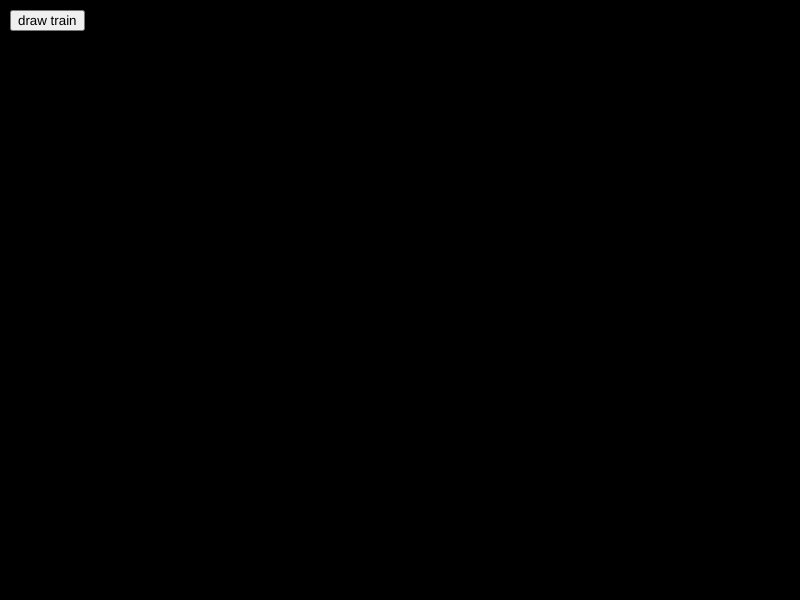
Frame 1 (no input)
Frame 60 (no input): identical to frame 1, image omitted
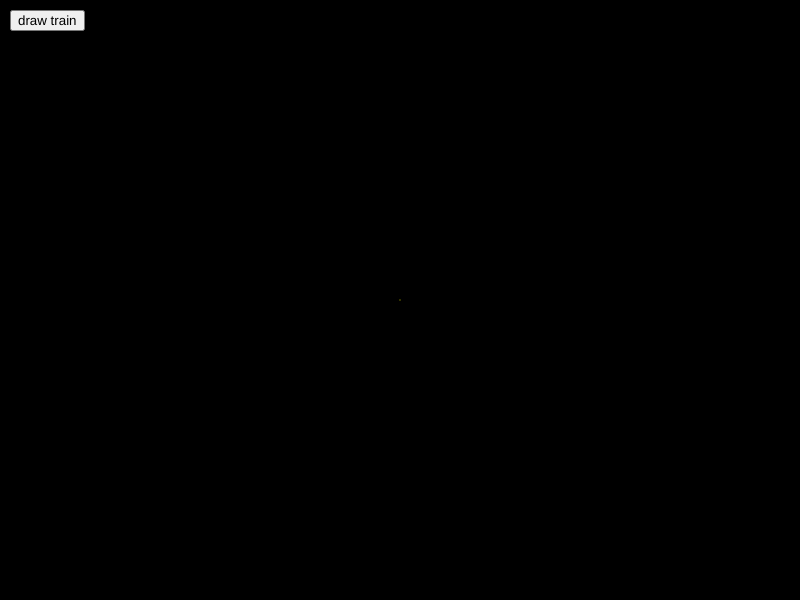
Frame 120 (the mouse pressed at the canvas centre since frame 60)

The p5.js sketch that drew these frames (run headless with seeded random() and noise() and a simulated clock; from frame 60 on, the mouse is pressed at the canvas centre):

// p5.js sketch
// ── sketch.js
const USER = 0;
const FOURIER = 1;

let x = [];
let fourierX;
let time = 0;
let path = [];
let drawing = [];
let state = -1;
let button;
let skip;

function mousePressed() {
    if(mouseY > 50){
        state = USER;
        drawing = [];
        x = [];
        time = 0;
        path = [];
    }
}

function mouseReleased() {
    if( mouseY > 50){
        state = FOURIER;
        skip = 1;
        for (let i = 0; i < drawing.length; i += skip) {
            const c = new Complex(drawing[i].x, drawing[i].y);
            x.push(c);
        }
        fourierX = dft(x);
        fourierX.sort((a, b) => b.amp - a.amp);
    }
}

function setup() {
    createCanvas(800, 600);
    button=createButton('draw train');
    button.position(10,10);
    button.mousePressed(drawtrain);
    
    
}

function drawtrain(){
    state = FOURIER;
    x =[];
    path=[];
    time = 0;
    skip=8;
    for (let i = 0; i < trainDrawing.length; i += skip) {
        const c = new Complex(trainDrawing[i].x, trainDrawing[i].y);
        x.push(c);
    }
    fourierX = dft(x);
    fourierX.sort((a, b) => b.amp - a.amp);
    
}

function epicycles(x, y, rotation, fourier) {
    for (let i = 0; i < fourier.length; i++) {
        let prevx = x;
        let prevy = y;
        let freq = fourier[i].freq;
        let radius = fourier[i].amp;
        let phase = fourier[i].phase;
        x += radius * cos(freq * time + phase + rotation);
        y += radius * sin(freq * time + phase + rotation);

        stroke(255, 100);
        noFill();
        ellipse(prevx, prevy, radius * 2);
        stroke(255);
        line(prevx, prevy, x, y);
    }
    return createVector(x, y);
}

function draw() {
    background(0);
    if (state == USER) {
        let point = createVector(mouseX - width / 2, mouseY - height / 2);
        drawing.push(point);
        stroke(255,255,0);
        noFill();
        beginShape();
        for (let v of drawing) {
            vertex(v.x + width / 2, v.y + height / 2);
        }
        endShape();
    }
    else if (state == FOURIER) {
        let v = epicycles(width / 2, height / 2, 0, fourierX);
        path.unshift(v);

        beginShape();
        noFill();
        stroke(255, 255, 0);
        for (let i = 0; i < path.length; i++) {
            vertex(path[i].x, path[i].y);
        }
        endShape();

        const dt = TWO_PI / fourierX.length;
        time += dt;

        if (time > TWO_PI) {
            time = 0;
            path = [];
        }
    }
}

// ── codingtrain.js
// Coding Challenge 130.3: Drawing with Fourier Transform and Epicycles
// Daniel Shiffman
// https://thecodingtrain.com/CodingChallenges/130.1-fourier-transform-drawing.html
// https://thecodingtrain.com/CodingChallenges/130.2-fourier-transform-drawing.html
// https://thecodingtrain.com/CodingChallenges/130.3-fourier-transform-drawing.html
// https://youtu.be/7_vKzcgpfvU
// https://editor.p5js.org/codingtrain/sketches/ldBlISrsQ

// Thank you to https://twitter.com/tomfevrier for the drawing path!

let trainDrawing = [
  { x: -75.23920093800275, y: -9.276916512631997 },
  { x: -73.99534065831229, y: -9.582732689485699 },
  { x: -72.74106439694725, y: -9.89162195029445 },
  { x: -71.4876893765498, y: -10.200732827734575 },
  { x: -70.23509740158319, y: -10.510035772921889 },
  { x: -68.98192922337502, y: -10.820003568003328 },
  { x: -67.72920427842959, y: -11.130281626368685 },
  { x: -66.47577016026378, y: -11.44115066241771 },
  { x: -65.22337025304437, y: -11.752211766213923 },
  { x: -63.97037936814129, y: -12.063908171020076 },
  { x: -62.718127205342796, y: -12.376092132415248 },
  { x: -61.46532838818692, y: -12.689014815915003 },
  { x: -60.21245569882057, y: -13.002602349308878 },
  { x: -58.96055812263228, y: -13.316706988175959 },
  { x: -57.708867388633266, y: -13.631609446915984 },
  { x: -56.45698458688706, y: -13.947679086581244 },
  { x: -55.205279078445955, y: -14.26490113272965 },
  { x: -53.95457823206708, y: -14.583246036477012 },
  { x: -52.703685317941016, y: -14.903703685443475 },
  { x: -51.4546244346343, y: -15.226096786323936 },
  { x: -50.20482482922301, y: -15.552168723285197 },
  { x: -48.95740390898846, y: -15.881313744201512 },
  { x: -47.70490058067441, y: -16.19289195347093 },
  { x: -46.448230859690526, y: -16.486223726757242 },
  { x: -45.188059595930945, y: -16.76634714881368 },
  { x: -43.92584945916273, y: -17.036571694668755 },
  { x: -42.66235394593253, y: -17.29898056065738 },
  { x: -41.39749918402992, y: -17.555272807620092 },
  { x: -40.131196526802334, y: -17.806852007555587 },
  { x: -38.863977854165064, y: -18.05438301035799 },
  { x: -37.596847828180344, y: -18.298604538131876 },
  { x: -36.32874268901758, y: -18.540255312981827 },
  { x: -35.0599579255186, y: -18.77966037263386 },
  { x: -33.79075947764106, y: -19.017455018097905 },
  { x: -32.52221110521555, y: -19.25356537716351 },
  { x: -31.253544537253305, y: -19.488479006419706 },
  { x: -29.984612029333412, y: -19.72252094359249 },
  { x: -28.71429072385691, y: -19.956178745270893 },
  { x: -27.44445697496943, y: -20.189023952634262 },
  { x: -26.175494918165356, y: -20.42161799448207 },
  { x: -24.905306582667677, y: -20.654108615235238 },
  { x: -23.63604903702177, y: -20.886436717125402 },
  { x: -22.36623006257638, y: -21.118853465668114 },
  { x: -21.096662253646553, y: -21.351462281958014 },
  { x: -19.826444369264692, y: -21.584440459300207 },
  { x: -18.556994755871592, y: -21.817581155505405 },
  { x: -17.28748604471013, y: -22.051224182741716 },
  { x: -16.017755716917293, y: -22.285472962103785 },
  { x: -14.74892663009204, y: -22.5201649747286 },
  { x: -13.479875926635414, y: -22.75555138613172 },
  { x: -12.210618380989507, y: -22.99172084296569 },
  { x: -10.94184839193262, y: -23.22859947302006 },
  { x: -9.672413552981615, y: -23.466423667368293 },
  { x: -8.404175443840026, y: -23.70494226049483 },
  { x: -7.135878236930072, y: -23.944332545704768 },
  { x: -5.867004826778547, y: -24.178699520603566 },
  { x: -4.596609649091586, y: -24.405369011172652 },
  { x: -3.324899546058476, y: -24.625286581705883 },
  { x: -2.0526575631100683, y: -24.83922050319202 },
  { x: -0.7790415570471436, y: -25.04773220443055 },
  { x: 0.4963769309509546, y: -25.25179679859951 },
  { x: 1.7707464335605503, y: -25.45110402241498 },
  { x: 3.0469036436632275, y: -25.646658537939192 },
  { x: 4.323592733681202, y: -25.83862286403514 },
  { x: 5.599735169341788, y: -26.027085647355396 },
  { x: 6.877030011485517, y: -26.21253444448896 },
  { x: 8.154768086891993, y: -26.395102225414664 },
  { x: 9.433097139982134, y: -26.57502538120598 },
  { x: 10.711780779682472, y: -26.7524664307259 },
  { x: 11.990449644940718, y: -26.927395825090258 },
  { x: 13.26953219457753, y: -27.100109053140876 },
  { x: 14.54889545861408, y: -27.270783408182858 },
  { x: 15.829233835828676, y: -27.439433664658292 },
  { x: 17.109232400875165, y: -27.60617801810391 },
  { x: 18.38983671804741, y: -27.771090340730176 },
  { x: 19.66982050865181, y: -27.934200181421264 },
  { x: 20.95038050249778, y: -28.095625735713913 },
  { x: 22.231014368554202, y: -28.25555907135531 },
  { x: 23.512327858946843, y: -28.413852443924547 },
  { x: 24.792858303908634, y: -28.570653597842526 },
  { x: 26.07427521539591, y: -28.726095503088086 },
  { x: 27.355633029114827, y: -28.880074738566574 },
  { x: 28.637729564938322, y: -29.032842469793557 },
  { x: 29.920092040719464, y: -29.18435437344275 },
  { x: 31.202159027658777, y: -29.334418381766973 },
  { x: 32.48493518781848, y: -29.483344758050144 },
  { x: 33.76717946806289, y: -29.63104485563971 },
  { x: 35.04951239495985, y: -29.777577772304042 },
  { x: 36.331904419625175, y: -29.9228400869485 },
  { x: 37.61533065523691, y: -30.067053416204452 },
  { x: 38.8976044843655, y: -30.210025692324713 },
  { x: 40.180942073324694, y: -30.351993306382745 },
  { x: 41.463836429021136, y: -30.49279373951554 },
  { x: 42.747055822443585, y: -30.632397442838922 },
  { x: 44.03089574243389, y: -30.77089306300543 },
  { x: 45.314410624698176, y: -30.908177178920432 },
  { x: 46.59801415361501, y: -31.044294113910198 },
  { x: 47.88129264480583, y: -31.179096123553812 },
  { x: 49.16557579805888, y: -31.312391140104083 },
  { x: 50.44953391358591, y: -31.443898449161274 },
  { x: 51.73833804611899, y: -31.51753426854573 },
  { x: 53.02817638959848, y: -31.56809240938313 },
  { x: 54.31822157526724, y: -31.618650550220536 },
  { x: 55.60885773861967, y: -31.669238239942118 },
  { x: 56.898577886562414, y: -31.719781606337428 },
  { x: 58.18862307223119, y: -31.77035452161692 },
  { x: 59.47881600232087, y: -31.82092743689641 },
  { x: 60.7690975790631, y: -31.871500352175907 },
  { x: 62.05834494485892, y: -31.922028944129124 },
  { x: 63.348626521601155, y: -31.972601859408616 },
  { x: 63.86635252137445, y: -32.90184039475881 },
  { x: 64.08259125582687, y: -34.17465858094878 },
  { x: 64.29874134362676, y: -35.4468857894551 },
  { x: 64.5149209803108, y: -36.719231193498146 },
  { x: 64.73113016587905, y: -37.99193118415139 },
  { x: 64.94728025367894, y: -39.264158392657706 },
  { x: 65.16348943924717, y: -40.536725413332135 },
  { x: 65.37987591812052, y: -41.81035619383715 },
  { x: 65.59605555480458, y: -43.08281979341693 },
  { x: 65.32721980650611, y: -43.774559172144905 },
  { x: 64.11187420005238, y: -43.33475357996262 },
  { x: 62.89889250433333, y: -42.89577535653747 },
  { x: 61.6853198309306, y: -42.45660506536513 },
  { x: 60.470978886539115, y: -42.01715405979305 },
  { x: 59.256667491031806, y: -41.57768827977888 },
  { x: 58.04333120870255, y: -41.138606635259094 },
  { x: 56.82966988864727, y: -40.69939202076048 },
  { x: 57.2427041917596, y: -41.5190337446753 },
  { x: 57.97235478889458, y: -42.58396075619459 },
  { x: 58.70250771706067, y: -43.64958216649219 },
  { x: 59.43198102089055, y: -44.71421368916966 },
  { x: 60.16118838476278, y: -45.77846107635274 },
  { x: 60.89107537297122, y: -46.84369835115597 },
  { x: 61.62108055671639, y: -47.90911291926428 },
  { x: 62.35055386054627, y: -48.973744441941754 },
  { x: 63.080027164376155, y: -50.038390739061306 },
  { x: 63.27333596470244, y: -51.26939725413211 },
  { x: 63.27259724259786, y: -52.55997431971617 },
  { x: 63.27185852049328, y: -53.850669580836964 },
  { x: 63.2711197983887, y: -55.14171942856796 },
  { x: 63.270381076284124, y: -56.4318237120051 },
  { x: 63.26964235417954, y: -57.72228258205242 },
  { x: 63.26890363207497, y: -59.01368701639362 },
  { x: 63.26816490997039, y: -60.30438227751441 },
  { x: 62.25818404858969, y: -60.159725714995716 },
  { x: 61.04357716424055, y: -59.72382057552561 },
  { x: 59.82784742229245, y: -59.28753130056113 },
  { x: 58.6134473801326, y: -58.851714807743576 },
  { x: 57.39827906698398, y: -58.41561760052629 },
  { x: 56.183553987098115, y: -57.979682912171995 },
  { x: 54.96806063622348, y: -57.54346750941798 },
  { x: 53.75389698513709, y: -57.107724888810885 },
  { x: 52.53884686752521, y: -56.67167200491988 },
  { x: 51.324121787639335, y: -56.23573731656558 },
  { x: 50.109721745479476, y: -55.79992082374804 },
  { x: 48.894228394604845, y: -55.36370542099401 },
  { x: 47.680182939055186, y: -54.92800712371319 },
  { x: 46.46489643036984, y: -54.49186559316963 },
  { x: 45.728597334293646, y: -53.794571024215216 },
  { x: 46.02172226539068, y: -52.5367488967482 },
  { x: 46.31458125653006, y: -51.28021214574315 },
  { x: 46.60744024766944, y: -50.023660620296006 },
  { x: 46.90035833657719, y: -48.766754508238655 },
  { x: 47.19321732771657, y: -47.51009956169687 },
  { x: 47.48616496550851, y: -46.253208224081625 },
  { x: 47.77905350553207, y: -44.99642030756101 },
  { x: 48.072001143324, y: -43.73941077440902 },
  { x: 48.364948781115935, y: -42.48240124125704 },
  { x: 48.65798506556042, y: -41.22505189593695 },
  { x: 48.950991801120715, y: -39.967805971711506 },
  { x: 49.24393943891264, y: -38.71079643855952 },
  { x: 49.53691662558876, y: -37.45378690540753 },
  { x: 49.82998245891743, y: -36.196201169013975 },
  { x: 50.122930096709354, y: -34.93919163586199 },
  { x: 50.41590728338547, y: -33.68218210271001 },
  { x: 50.7088549211774, y: -32.42517256955802 },
  { x: 51.27247033808715, y: -31.518627577260506 },
  { x: 52.56287011036612, y: -31.555608005815742 },
  { x: 53.85291529603489, y: -31.592588434370978 },
  { x: 55.14307867724039, y: -31.629568862926217 },
  { x: 56.43371484059281, y: -31.66656406592354 },
  { x: 57.72423280840851, y: -31.703544494478777 },
  { x: 59.01439618961401, y: -31.74052492303401 },
  { x: 60.30444137528278, y: -31.777505351589244 },
  { x: 61.594486560951545, y: -31.81447100570239 },
  { x: 62.885240919840705, y: -31.851466208699716 },
  { x: 64.17528610550947, y: -31.888446637254955 },
  { x: 65.46544948671497, y: -31.92542706581019 },
  { x: 66.75564241680466, y: -31.962407494365422 },
  { x: 68.04627858015708, y: -31.999387922920658 },
  { x: 69.33667835243605, y: -32.036383125917986 },
  { x: 70.62672353810481, y: -32.073348780031125 },
  { x: 71.91700511484704, y: -32.11034398302846 },
  { x: 73.20716849605255, y: -32.147309637141596 },
  { x: 74.4979228549417, y: -32.18430484013893 },
  { x: 75.17606974694542, y: -31.52115400685817 },
  { x: 75.3121719074931, y: -30.237653899035976 },
  { x: 75.44830361692496, y: -28.954050370119138 },
  { x: 75.58443532635681, y: -27.670417292318117 },
  { x: 75.72053748690449, y: -26.387050154474746 },
  { x: 75.85661009856798, y: -25.10377166328393 },
  { x: 75.99268271023146, y: -23.82052272097729 },
  { x: 76.1288439685475, y: -22.5366680265449 },
  { x: 76.264916580211, y: -21.253404309796167 },
  { x: 76.40101874075867, y: -19.97014059304744 },
  { x: 76.53709135242215, y: -18.68687687629871 },
  { x: 76.67319351296983, y: -17.40361315954998 },
  { x: 76.8093252224017, y: -16.11987666065432 },
  { x: 76.94539783406518, y: -14.836731139442325 },
  { x: 77.08147044572868, y: -13.553467422693595 },
  { x: 77.21760215516052, y: -12.269849119334667 },
  { x: 77.35376341347657, y: -10.985772808270902 },
  { x: 77.48986557402425, y: -9.702272700448706 },
  { x: 77.62596773457192, y: -8.418772592626512 },
  { x: 77.7620698951196, y: -7.13539068034105 },
  { x: 77.89817205566726, y: -5.8518905725188555 },
  { x: 78.03433331398331, y: -4.56791768254973 },
  { x: 78.17043547453098, y: -3.2844914469379933 },
  { x: 78.30656718396283, y: -2.0009765646737065 },
  { x: 78.44266934451052, y: -0.7173730357568712 },
  { x: 78.57883060282656, y: 0.5664816586755216 },
  { x: 78.71493276337422, y: 1.8499817664977163 },
  { x: 78.8510053750377, y: 3.1331272877097125 },
  { x: 78.98713708446957, y: 4.41674559106864 },
  { x: 79.12329834278562, y: 5.700703706595674 },
  { x: 79.2593709544491, y: 6.984100393323228 },
  { x: 79.39547311499678, y: 8.267467531166597 },
  { x: 79.53157527554444, y: 9.55084944345206 },
  { x: 79.6677069849763, y: 10.834467746810986 },
  { x: 79.80380914552397, y: 12.118086050169916 },
  { x: 79.93994085495584, y: 13.401586157992108 },
  { x: 80.07604301550352, y: 14.685086265814304 },
  { x: 80.21217472493537, y: 15.96870456917323 },
  { x: 80.34830643436722, y: 17.252662684700265 },
  { x: 80.48440859491488, y: 18.536044596985725 },
  { x: 80.62051075546258, y: 19.81942650927119 },
  { x: 80.75661291601025, y: 21.102690226019917 },
  { x: 80.89274462544209, y: 22.38666311598904 },
  { x: 81.02884678598978, y: 23.669926832737776 },
  { x: 81.16494894653745, y: 24.9535451360967 },
  { x: 81.3010806559693, y: 26.237045243918896 },
  { x: 81.43721236540117, y: 27.520781742814552 },
  { x: 81.57337362371719, y: 28.804739858341588 },
  { x: 81.70947578426488, y: 30.088121770627048 },
  { x: 81.84551884704418, y: 31.371252517396954 },
  { x: 81.98168010536023, y: 32.655107211829346 },
  { x: 82.11784136367626, y: 33.939080101798474 },
  { x: 82.25391397533976, y: 35.2223438185472 },
  { x: 82.39004568477161, y: 36.505843926369394 },
  { x: 82.52614784531927, y: 37.789447455286236 },
  { x: 82.6623386525195, y: 39.07353854079209 },
  { x: 82.79844081306719, y: 40.357038648614285 },
  { x: 82.93454297361485, y: 41.640538756436484 },
  { x: 83.07064513416253, y: 42.92403886425867 },
  { x: 83.2067472947102, y: 44.20753897208087 },
  { x: 83.34293810191042, y: 45.49161528314464 },
  { x: 83.4790402624581, y: 46.774997195430096 },
  { x: 83.6150833252374, y: 48.05802452110537 },
  { x: 83.75154007239529, y: 49.341849666653566 },
  { x: 83.894586220726, y: 50.624950864539294 },
  { x: 84.03763236905671, y: 51.90781567135155 },
  { x: 84.18064896850325, y: 53.1906952526059 },
  { x: 84.32366556794977, y: 54.4733236683447 },
  { x: 84.46674126516469, y: 55.75654306176715 },
  { x: 84.6097874134954, y: 57.03964425965287 },
  { x: 84.75277446405775, y: 58.32215447985493 },
  { x: 84.89579106350429, y: 59.60490109113045 },
  { x: 85.03880766295083, y: 60.88776589794271 },
  { x: 85.18188336016574, y: 62.17086709582843 },
  { x: 85.32487041072808, y: 63.45337731603049 },
  { x: 85.4679165590588, y: 64.73636031837948 },
  { x: 85.61093315850533, y: 66.01934332072847 },
  { x: 85.75400885572023, y: 67.30256271415092 },
  { x: 85.89708455293514, y: 68.58578210757337 },
  { x: 86.04010115238168, y: 69.86852871884889 },
  { x: 86.18308820294402, y: 71.15103893905096 },
  { x: 86.32616390015893, y: 72.4342583324734 },
  { x: 86.46918049960546, y: 73.71700494374893 },
  { x: 86.61213800128364, y: 74.99927877287753 },
  { x: 86.75518414961434, y: 76.28226177522652 },
  { x: 86.89820074906088, y: 77.56500838650203 },
  { x: 87.04127644627579, y: 78.84834597546123 },
  { x: 87.18426349683813, y: 80.13097439120003 },
  { x: 87.32733919405304, y: 81.41407558908575 },
  { x: 87.47032624461539, y: 82.69670400482453 },
  { x: 87.6134019418303, y: 83.98004159378372 },
  { x: 87.756448090161, y: 85.26302459613271 },
  { x: 87.89949423849173, y: 86.54585985406078 },
  { x: 88.04251083793827, y: 87.82857691645212 },
  { x: 88.18555698626898, y: 89.11161901656948 },
  { x: 88.3286031345997, y: 90.39463156780265 },
  { x: 88.47159018516204, y: 91.677348630194 },
  { x: 88.61463633349277, y: 92.96015433923789 },
  { x: 88.7576824818235, y: 94.24328508600779 },
  { x: 88.9007286301542, y: 95.52629763724096 },
  { x: 89.04371568071656, y: 96.80868966190629 },
  { x: 89.18667318239473, y: 98.09114078433997 },
  { x: 89.32971933072544, y: 99.37400559115223 },
  { x: 89.47279502794035, y: 100.65725453345887 },
  { x: 89.61578207850269, y: 101.93991249808184 },
  { x: 89.75879867794923, y: 103.22248181605228 },
  { x: 89.90181527739576, y: 104.50543526951708 },
  { x: 90.04489097461067, y: 105.7886842118237 },
  { x: 90.1879075740572, y: 107.07146037198342 },
  { x: 90.33095372238793, y: 108.3544433743324 },
  { x: 90.47399987071863, y: 109.63745592556559 },
  { x: 90.61701647016518, y: 110.92023208572529 },
  { x: 90.7600626184959, y: 112.20321508807429 },
  { x: 90.9031087668266, y: 113.48619809042327 },
  { x: 91.04615491515733, y: 114.7690924461197 },
  { x: 91.18914196571968, y: 116.05166176409014 },
  { x: 91.3321881140504, y: 117.3346743153233 },
  { x: 91.4752638112653, y: 118.61789370874577 },
  { x: 91.61825086182766, y: 119.90052212448454 },
  { x: 91.76126746127419, y: 121.18320963799171 },
  { x: 91.90434315848908, y: 122.46657677583508 },
  { x: 92.04735975793564, y: 123.74935293599478 },
  { x: 92.19040590626634, y: 125.03242458499633 },
  { x: 92.33342250571287, y: 126.31514164738766 },
  { x: 92.47643910515943, y: 127.59785870977902 },
  { x: 92.61951480237431, y: 128.881166749854 },
  { x: 92.76253140182085, y: 130.16400200778207 },
  { x: 92.84665707509033, y: 130.91817817878908 },
  { x: 92.70384731783308, y: 129.63513607867174 },
  { x: 92.56094891392328, y: 128.35165074529164 },
  { x: 92.41813915666602, y: 127.06896323178447 },
  { x: 92.27532939940876, y: 125.7861279738564 },
  { x: 92.13251964215152, y: 124.50329271592832 },
  { x: 91.98968033601007, y: 123.22010287139005 },
  { x: 91.84684102986864, y: 121.93717896680944 },
  { x: 91.7040312726114, y: 120.65425506222881 },
  { x: 91.56122151535413, y: 119.3714789020691 },
  { x: 91.41838220921271, y: 118.08852544860429 },
  { x: 91.27554290307127, y: 116.80533560406603 },
  { x: 91.13273314581402, y: 115.52250034613796 },
  { x: 90.98989383967258, y: 114.23951734378898 },
  { x: 90.84708408241534, y: 112.9566525369767 },
  { x: 90.70427432515807, y: 111.67372863239608 },
  { x: 90.561494116785, y: 110.39136615661494 },
  { x: 90.41868435952775, y: 109.1085013498027 },
  { x: 90.2758450533863, y: 107.82542970080114 },
  { x: 90.13303529612905, y: 106.5425648939889 },
  { x: 89.99019598998763, y: 105.25943414721898 },
  { x: 89.84735668384619, y: 103.97656934040673 },
  { x: 89.70457647547312, y: 102.69385227801538 },
  { x: 89.56176671821586, y: 101.41107611785567 },
  { x: 89.41889786319024, y: 100.12788627331742 },
  { x: 89.276088105933, y: 98.84505101538934 },
  { x: 89.13327834867574, y: 97.56224530634545 },
  { x: 88.99049814030268, y: 96.2795282439541 },
  { x: 88.84762928527705, y: 94.99624975276328 },
  { x: 88.7048195280198, y: 93.71365088590868 },
  { x: 88.56206886853091, y: 92.43122931235916 },
  { x: 88.41922956238948, y: 91.14827585889437 },
  { x: 88.27641980513222, y: 89.86538150319792 },
  { x: 88.13352140122241, y: 88.58171887651271 },
  { x: 87.99074119284934, y: 87.29912000965813 },
  { x: 87.8479314355921, y: 86.01640294726677 },
  { x: 87.70509212945065, y: 84.73324265161268 },
  { x: 87.56219372554087, y: 83.44981641600094 },
  { x: 87.4194135171678, y: 82.16712890249379 },
  { x: 87.27663330879471, y: 80.88470732894427 },
  { x: 87.13388264930585, y: 79.6024039509315 },
  { x: 86.99110244093275, y: 78.31974598630852 },
  { x: 86.84829268367551, y: 77.0371766683381 },
  { x: 86.70545337753408, y: 75.75401637268402 },
  { x: 86.56270271804519, y: 74.47171299467124 },
  { x: 86.41986341190375, y: 73.18867089455388 },
  { x: 86.27702410576232, y: 71.90545150113142 },
  { x: 86.13418479962087, y: 70.62255714543498 },
  { x: 85.99137504236363, y: 69.33978098527528 },
  { x: 85.84856528510637, y: 68.05697527623138 },
  { x: 85.70569643008075, y: 66.7736376872722 },
  { x: 85.56291622170768, y: 65.49097972264923 },
  { x: 85.42007691556626, y: 64.20784897587933 },
  { x: 85.27726715830899, y: 62.925102364603795 },
  { x: 85.13439830328338, y: 61.64167612899207 },
  { x: 85.21565773478709, y: 60.56512163154669 },
  { x: 86.50570292045586, y: 60.60188044347055 },
  { x: 87.79562991058789, y: 60.63860970651023 },
  { x: 89.08605923175104, y: 60.675338969549905 },
  { x: 90.37645900403, y: 60.71209778147377 },
  { x: 91.66656328746713, y: 60.74882704451345 },
  { x: 92.95693351086193, y: 60.78558585643731 },
  { x: 94.24733328314089, y: 60.82231511947698 },
  { x: 95.53808764203004, y: 60.85907393140084 },
  { x: 96.82828057211972, y: 60.89580319444053 },
  { x: 98.11811891559921, y: 60.93253245748021 },
  { x: 99.4086368834149, y: 60.96929126940407 },
  { x: 100.69903665569386, y: 61.00605008132793 },
  { x: 101.98934778132029, y: 61.0427793443676 },
  { x: 103.27948161364161, y: 61.07950860740729 },
  { x: 104.56964499484711, y: 61.116267419331145 },
  { x: 105.8598083760526, y: 61.152996682370826 },
  { x: 107.15026724609993, y: 61.1897259454105 },
  { x: 108.44054882284217, y: 61.22648475733436 },
  { x: 109.73041671520583, y: 61.263214020374036 },
  { x: 111.02075738971642, y: 61.299943283413725 },
  { x: 112.31139355306885, y: 61.336702095337586 },
  { x: 113.6013205432009, y: 61.37343135837726 },
  { x: 114.89115888668037, y: 61.410160621416935 },
  { x: 116.18120407234913, y: 61.44688988445662 },
  { x: 117.47184023570156, y: 61.483648696380484 },
  { x: 118.7617672258336, y: 61.52037795942016 },
  { x: 119.06263396458662, y: 60.61523653912135 },
  { x: 118.96231550278476, y: 59.32814624187089 },
  { x: 118.86196749209873, y: 58.04102639573625 },
  { x: 118.76167857918105, y: 56.75402474513836 },
  { x: 118.66136011737919, y: 55.46702309454046 },
  { x: 118.56110075334571, y: 54.18049422608949 },
  { x: 118.46078229154385, y: 52.89378806433342 },
  { x: 118.360463829742, y: 51.60650569933578 },
  { x: 118.2602044657085, y: 50.32002115421109 },
  { x: 118.15988600390665, y: 49.032960405844825 },
  { x: 118.05959709098897, y: 47.7461655974362 },
  { x: 117.95930817807131, y: 46.4595185334485 },
  { x: 117.85896016738526, y: 45.172310040661316 },
  { x: 117.75867125446759, y: 43.885367487831786 },
  { x: 117.65838234154992, y: 42.598543130538985 },
  { x: 117.55806387974806, y: 41.311674449919906 },
  { x: 117.45771586906201, y: 40.02414091940671 },
  { x: 117.35739740726015, y: 38.73710971992463 },
  { x: 116.43765883817485, y: 38.366108704562855 },
  { x: 115.14764320139027, y: 38.40880684220753 },
  { x: 113.85691839138529, y: 38.4515197542943 },
  { x: 112.56696185236909, y: 38.49421789193899 },
  { x: 111.2769462155845, y: 38.53691602958366 },
  { x: 109.98687148103154, y: 38.579614167228335 },
  { x: 108.69682629536278, y: 38.62231230487302 },
  { x: 107.4068402074624, y: 38.6650104425177 },
  { x: 106.1168245706778, y: 38.70770858016237 },
  { x: 104.8273408138085, y: 38.75039194336496 },
  { x: 103.53711833483464, y: 38.79310485545173 },
  { x: 102.24674811143987, y: 38.835802993096415 },
  { x: 100.95679157242364, y: 38.87850113074109 },
  { x: 99.66665774010234, y: 38.92119926838576 },
  { x: 98.95789820408486, y: 39.48400209098048 },
  { x: 99.05803937258162, y: 40.77137310263067 },
  { x: 99.15812144331001, y: 42.05812358771301 },
  { x: 99.25820351403839, y: 43.344785426142806 },
  { x: 99.35828558476679, y: 44.631565460109336 },
  { x: 99.45842675326354, y: 45.919084216180444 },
  { x: 99.55850882399193, y: 47.20574605461024 },
  { x: 99.65862044360452, y: 48.492939772955324 },
  { x: 99.75873206321708, y: 49.77983800245858 },
  { x: 99.85881413394547, y: 51.066544164214655 },
  { x: 99.95892575355806, y: 52.353678784791384 },
  { x: 100.05900782428644, y: 53.64057701429464 },
  { x: 100.15914899278322, y: 54.927874153734365 },
  { x: 100.25920151462742, y: 56.214314375532794 },
  { x: 100.35928358535581, y: 57.50102053728886 },
  { x: 100.45936565608419, y: 58.78760850350819 },
  { x: 100.55947727569676, y: 60.07469880075865 },
  { x: 101.08592019630409, y: 60.916044180106 },
  { x: 102.37611312639378, y: 60.95877186663486 },
  { x: 103.66586282322072, y: 61.00147000427954 },
  { x: 104.95587846000531, y: 61.04416814192421 },
  { x: 106.24604184121078, y: 61.08689582845308 },
  { x: 107.53650071125813, y: 61.129623514981944 },
  { x: 108.82651634804272, y: 61.1723512015108 },
  { x: 110.11650243594312, y: 61.215049339155485 },
  { x: 111.40663626826442, y: 61.25777702568434 },
  { x: 112.69697694277502, y: 61.300504712213204 },
  { x: 113.98776085054837, y: 61.34323239874206 },
  { x: 115.2778651339855, y: 61.38596008527092 },
  { x: 116.56799896630682, y: 61.42868777179979 },
  { x: 117.85833964081742, y: 61.47141545832864 },
  { x: 119.1487098642122, y: 61.514143144857506 },
  { x: 120.43857775657587, y: 61.556841282502184 },
  { x: 121.72841610005536, y: 61.59953942014687 },
  { x: 123.01908181229197, y: 61.6422966555599 },
  { x: 124.30924519349745, y: 61.68499479320459 },
  { x: 125.59994045461826, y: 61.72775202861764 },
  { x: 126.88974924921355, y: 61.77045016626231 },
  { x: 128.17890796835684, y: 61.813148303906985 },
  { x: 129.46865766518377, y: 61.85584644155167 },
  { x: 130.7596188662622, y: 61.898574128080526 },
  { x: 132.04916172089986, y: 61.94127226572521 },
  { x: 133.33905916214772, y: 61.98399995225407 },
  { x: 133.85885358381384, y: 61.29497907087095 },
  { x: 133.7507637654718, y: 60.00856839795671 },
  { x: 133.64264439824558, y: 58.72174404066391 },
  { x: 133.53455457990356, y: 57.43556975882314 },
  { x: 133.42646476156153, y: 56.14909998814054 },
  { x: 133.31843404098785, y: 54.8632211951416 },
  { x: 133.21034422264583, y: 53.576958266648276 },
  { x: 133.10228395318796, y: 52.29081353369169 },
  { x: 132.9941350370776, y: 51.00398917639889 },
  { x: 132.88607476761973, y: 49.71785921788439 },
  { x: 132.77804404704608, y: 48.43211339486428 },
  { x: 132.66995422870403, y: 47.14567317306585 },
  { x: 132.56192350813038, y: 45.8600012222562 },
  { x: 132.45386323867254, y: 44.573974684836344 },
  { x: 132.34571432256215, y: 43.287017357564714 },
  { x: 132.23765405310428, y: 42.000857850166035 },
  { x: 132.12956423476226, y: 40.71459492167271 },
  { x: 132.0215630630728, y: 39.42932188079953 },
  { x: 131.91347324473077, y: 38.142925982327384 },
  { x: 131.8054129752729, y: 36.856677828276155 },
  { x: 131.6972640591625, y: 35.56963185435198 },
  { x: 131.58920378970467, y: 34.283753061353046 },
  { x: 131.48111397136262, y: 32.99706167403907 },
  { x: 131.3729946041364, y: 31.7103407378409 },
  { x: 131.2648752369102, y: 30.42385619271621 },
  { x: 131.15681496745236, y: 29.137844429738447 },
  { x: 131.0488137957629, y: 27.85246796777062 },
  { x: 130.94072397742084, y: 26.565953873761746 },
  { x: 130.83257506131045, y: 25.278996546490117 },
  { x: 130.7245147918526, y: 23.99285181353353 },
  { x: 130.61645452239475, y: 22.706751403903215 },
  { x: 130.5083942529369, y: 21.42091693423055 },
  { x: 130.4002748857107, y: 20.134136900264025 },
  { x: 130.29224416513702, y: 18.848331979475542 },
  { x: 130.18424299344755, y: 17.56301461527608 },
  { x: 130.07612362622135, y: 16.27638232573047 },
  { x: 129.96803380787932, y: 14.989986427258328 },
  { x: 129.8598848917689, y: 13.702970002218336 },
  { x: 129.75185417119525, y: 12.417105983661488 },
  { x: 129.64367570620067, y: 11.129616776474565 },
  { x: 129.53558588785864, y: 9.843161780234054 },
  { x: 129.42749606951662, y: 8.55704659616165 },
  { x: 129.31943580005876, y: 7.270975735415518 },
  { x: 129.21137553060092, y: 5.984963972437754 },
  { x: 129.1032857122589, y: 4.698449878428876 },
  { x: 128.9951663450327, y: 3.411728942230716 },
  { x: 128.88710607557482, y: 2.1256728559266773 },
  { x: 128.77904580611698, y: 0.8397201907172799 },
  { x: 128.67098553665915, y: -0.4463211211446672 },
  { x: 128.5628957183171, y: -1.7328056662693618 },
  { x: 128.45483544885926, y: -3.018773105920851 },
  { x: 128.34677517940142, y: -4.304962162203714 },
  { x: 128.23871490994355, y: -5.590767082992197 },
  { x: 128.13062509160153, y: -6.877133432580158 },
  { x: 128.0225352732595, y: -8.163544105494394 },
  { x: 127.91447500380166, y: -9.449703612893074 },
  { x: 127.80638518545962, y: -10.735981315828488 },
  { x: 127.69832491600178, y: -12.022288567648081 },
  { x: 127.59020554877557, y: -13.308773112772778 },
  { x: 127.48214527931772, y: -14.595006492381914 },
  { x: 127.37411455874405, y: -15.880722766517847 },
  { x: 127.2660838381704, y: -17.16626174734868 },
  { x: 127.15793492206, y: -18.45333727015704 },
  { x: 128.1419423142437, y: -18.611541996073722 },
  { x: 129.42374336122535, y: -18.461995093222708 },
  { x: 130.70575125039628, y: -18.312418641487508 },
  { x: 131.98778868845142, y: -18.16284218975231 },
  { x: 133.2702398108851, y: -18.013221414690836 },
  { x: 134.55218860228769, y: -17.86364496295564 },
  { x: 135.83431468699538, y: -17.714053736778347 },
  { x: 137.11652941835558, y: -17.564462510601057 },
  { x: 138.39909873632604, y: -17.4148121866554 },
  { x: 139.68110662549697, y: -17.265235734920203 },
  { x: 140.9626121836368, y: -17.11571838095337 },
  { x: 142.24512240383885, y: -16.966082831449807 },
  { x: 143.52754397738835, y: -16.816462056388332 },
  { x: 144.80931547548585, y: -16.666915153537317 },
  { x: 146.09108697358332, y: -16.517368250686303 },
  { x: 147.37309486275427, y: -16.367791798951103 },
  { x: 148.6553095941145, y: -16.218200572773814 },
  { x: 149.93731748328545, y: -16.068624121038617 },
  { x: 151.2192958235722, y: -15.919047669303415 },
  { x: 152.50124461497478, y: -15.76948599201031 },
  { x: 153.7836366396401, y: -15.619865216948835 },
  { x: 155.06638325091564, y: -15.470200118561088 },
  { x: 156.3486570800442, y: -15.320594117941706 },
  { x: 157.6302217359524, y: -15.171061989532783 },
  { x: 158.9123773695443, y: -15.021470763355493 },
  { x: 160.19500578528306, y: -14.871835213851929 },
  { x: 161.4764817945387, y: -14.722317859885095 },
  { x: 162.75851923259384, y: -14.572741408149897 },
  { x: 164.04026118180715, y: -14.42319450529888 },
  { x: 165.32253501093572, y: -14.273588504679502 },
  { x: 166.60495658448522, y: -14.123952955175936 },
  { x: 167.8869644736562, y: -13.974391277882829 },
  { x: 169.16947469385823, y: -13.824755728379264 },
  { x: 170.45139393637663, y: -13.675179276644064 },
  { x: 171.7328403967481, y: -13.525676697119325 },
  { x: 173.01473009038233, y: -13.376115019826218 },
  { x: 174.29620609963794, y: -13.226597665859385 },
  { x: 175.57780030443035, y: -13.077080311892555 },
  { x: 176.86057646459008, y: -12.927415213504807 },
  { x: 178.14231841380337, y: -12.77786831065379 },
  { x: 179.4246513407003, y: -12.628247535592317 },
  { x: 180.7062159966085, y: -12.478730181625485 },
  { x: 181.98854892350545, y: -12.329109406564012 },
  { x: 183.27102959482332, y: -12.179488631502538 },
  { x: 184.5530079351101, y: -12.02991217976734 },
  { x: 185.83474988432337, y: -11.880365276916324 },
  { x: 187.1166395779576, y: -11.730803599623219 },
  { x: 188.39900205373874, y: -11.581182824561743 },
  { x: 189.68130543175155, y: -11.431576823942363 },
  { x: 190.96310647873318, y: -11.282029921091349 },
  { x: 192.24520301455667, y: -11.132438694914057 },
  { x: 193.52818601690566, y: -10.982744047642127 },
  { x: 194.80983931946642, y: -10.833211919233204 },
  { x: 196.09205405082665, y: -10.683620693055913 },
  { x: 197.3738846466925, y: -10.534059015762805 },
  { x: 198.65621757358943, y: -10.384453015143423 },
  { x: 199.93813681610786, y: -10.234891337850318 },
  { x: 201.21990831420533, y: -10.085344434999302 },
  { x: 202.5022412411023, y: -9.93572365993783 },
  { x: 202.48841236330458, y: -9.93731929968372 },
  { x: 201.2057248497974, y: -10.086954849187284 },
  { x: 199.92371696062645, y: -10.236516526480392 },
  { x: 198.64164997368718, y: -10.386078203773497 },
  { x: 197.359612535632, y: -10.535639881066606 },
  { x: 196.07713186431414, y: -10.685245881685988 },
  { x: 194.7951239751432, y: -10.834807558979094 },
  { x: 193.51332292816156, y: -10.984339687388017 },
  { x: 192.2313150389906, y: -11.133886590239033 },
  { x: 190.94980948085077, y: -11.283389169763774 },
  { x: 189.66729926064872, y: -11.433009944825246 },
  { x: 188.38546866478285, y: -11.58254207323417 },
  { x: 187.10369716668538, y: -11.732074201643094 },
  { x: 185.82133469090425, y: -11.881665427820383 },
  { x: 184.5390904106598, y: -12.031241879555582 },
  { x: 183.25714161925725, y: -12.180788782406598 },
  { x: 181.97525192562304, y: -12.330335685257614 },
  { x: 180.69318493868371, y: -12.479897362550721 },
  { x: 179.41123614728116, y: -12.629444265401736 },
  { x: 178.1287554759633, y: -12.779065040463209 },
  { x: 176.8464816468347, y: -12.928641492198407 },
  { x: 175.56447375766376, y: -13.078203169491514 },
  { x: 174.2826431617979, y: -13.22773529790044 },
  { x: 173.00007384382747, y: -13.377356072961911 },
  { x: 171.71791821023558, y: -13.52693252469711 },
  { x: 170.4362058099065, y: -13.676449878663943 },
  { x: 169.15428656738808, y: -13.825996781514958 },
  { x: 167.87192409160693, y: -13.975602782134338 },
  { x: 166.58985710466766, y: -14.125149684985354 },
  { x: 165.30773101995996, y: -14.274726136720552 },
  { x: 164.0261368151676, y: -14.424228716245294 },
  { x: 162.74427667041755, y: -14.57377561909631 },
  { x: 161.46153005914204, y: -14.723411168599874 },
  { x: 160.17925623001344, y: -14.873002394777163 },
  { x: 158.89733698749504, y: -15.02254929762818 },
  { x: 157.61529954943992, y: -15.172110974921285 },
  { x: 156.33273023146947, y: -15.32173174998276 },
  { x: 155.05087008671947, y: -15.471263878391683 },
  { x: 153.76865535535924, y: -15.620840330126882 },
  { x: 152.48688385726177, y: -15.770372458535805 },
  { x: 151.20395995268115, y: -15.920037556923553 },
  { x: 149.92212935681528, y: -16.06956968533248 },
  { x: 148.6398850765709, y: -16.219146137067675 },
  { x: 147.35790673628412, y: -16.368707814360782 },
  { x: 146.07589884711317, y: -16.518254717211796 },
  { x: 144.7930635891851, y: -16.667905041157454 },
  { x: 143.51135118885597, y: -16.817437169566375 },
  { x: 142.22913645749577, y: -16.967013621301575 },
  { x: 140.94706947055644, y: -17.116575298594682 },
  { x: 139.6648842880804, y: -17.26615175032988 },
  { x: 138.382965045562, y: -17.415698653180897 },
  { x: 137.1010753519278, y: -17.56524555603191 },
  { x: 135.8189788161043, y: -17.71480723332502 },
  { x: 134.53649814478644, y: -17.8644132339444 },
  { x: 133.25416521788947, y: -18.01400446012169 },
  { x: 131.97242326867618, y: -18.163536588530615 },
  { x: 130.69059267281034, y: -18.313068716939537 },
  { x: 129.4083483925659, y: -18.462645168674737 },
  { x: 128.12604501455314, y: -18.61225116929412 },
  { x: 127.06863819405845, y: -19.027693706467375 },
  { x: 126.70669391169882, y: -20.26670796915181 },
  { x: 126.34477917822339, y: -21.50554493853115 },
  { x: 125.98265760255866, y: -22.745091081130877 },
  { x: 125.6207428690832, y: -23.98403147160485 },
  { x: 125.25879858672357, y: -25.22291276431046 },
  { x: 124.89688385324814, y: -26.461779282573982 },
  { x: 124.53485092423594, y: -27.701044710773974 },
  { x: 124.17290664187631, y: -28.940029424574227 },
  { x: 123.81099190840088, y: -30.17885161951147 },
  { x: 123.4491067238096, y: -31.417673814448715 },
  { x: 124.55541694762744, y: -31.419018288679048 },
  { x: 125.83819310778713, y: -31.269855521322413 },
  { x: 127.12008280142135, y: -31.118269745462758 },
  { x: 128.40206114170812, y: -30.96254712581746 },
  { x: 129.68170512014441, y: -30.794162809299674 },
  { x: 129.91162498797362, y: -31.789915882946175 },
  { x: 129.76571259787715, y: -33.07239655426405 },
  { x: 129.55473356480934, y: -34.34577616925351 },
  { x: 129.29544210610203, y: -35.60984788572527 },
  { x: 128.99587551825306, y: -36.8660743734464 },
  { x: 128.66200267586746, y: -38.11254972938709 },
  { x: 128.2973103472788, y: -39.35064797666185 },
  { x: 127.90472387202121, y: -40.58038388971277 },
  { x: 127.48672535636612, y: -41.80155062635057 },
  { x: 127.04502863559611, y: -43.01488690867983 },
  { x: 126.58176122937239, y: -44.219521044617146 },
  { x: 126.09801644640974, y: -45.41622130515128 },
  { x: 125.59500579095968, y: -46.605032013608515 },
  { x: 125.07382257173694, y: -47.7862043355044 },
  { x: 124.53573739076145, y: -48.95935413534455 },
  { x: 123.98154806790612, y: -50.12439276647642 },
  { x: 123.41175693420209, y: -51.282413537614794 },
  { x: 122.82701406510137, y: -52.43383013313822 },
  { x: 122.2283241226662, y: -53.577475372121484 },
  { x: 121.61624853569603, y: -54.71411752555333 },
  { x: 120.99155557517967, y: -55.84320993907638 },
  { x: 120.35448163219056, y: -56.965506109237296 },
  { x: 119.7052040000338, y: -58.08159701371975 },
  { x: 119.04493418296092, y: -59.190359794924774 },
  { x: 118.37331759436168, y: -60.29232633276768 },
  { x: 117.69008829427845, y: -61.3870533939857 },
  { x: 116.9946257561434, y: -62.47461485078931 },
  { x: 116.28675268665143, y: -63.55384352225326 },
  { x: 115.56617359696068, y: -64.62459166395664 },
  { x: 114.83244525380843, y: -65.68629784709996 },
  { x: 114.08500622839517, y: -66.73884387614653 },
  { x: 113.32356103187911, y: -67.78125463791825 },
  { x: 112.5481687620286, y: -68.81264366588965 },
  { x: 111.75773611012885, y: -69.83343941888138 },
  { x: 110.95223352729566, y: -70.8425042648524 },
  { x: 110.13115868249797, y: -71.83942451942414 },
  { x: 109.29522074895614, y: -72.82240508788246 },
  { x: 108.44344461349212, y: -73.79171191018503 },
  { x: 107.57535749395899, y: -74.74701994860582 },
  { x: 106.69095939035677, y: -75.6871472477775 },
  { x: 105.79025030268542, y: -76.61170228498466 },
  { x: 104.87325977982916, y: -77.51988724035435 },
  { x: 103.93978097959868, y: -78.41123671896067 },
  { x: 102.98960705980473, y: -79.28552910417224 },
  { x: 102.02365403585695, y: -80.14160460228491 },
  { x: 101.04189235887117, y: -80.9792120477831 },
  { x: 100.04449932215252, y: -81.79835144066679 },
  { x: 99.03182951231115, y: -82.59848351379968 },
  { x: 98.00417841818891, y: -83.3800515004445 },
  { x: 96.96249160407967, y: -84.1422797423914 },
  { x: 95.9077146342773, y: -84.88554498791378 },
  { x: 94.83981795989759, y: -85.61030524471644 },
  { x: 93.7597766941186, y: -86.31693726107272 },
  { x: 92.66824091239236, y: -87.00615759742409 },
  { x: 91.56654031450712, y: -87.67823958094921 },
  { x: 90.4547339982312, y: -88.33454984754155 },
  { x: 89.33409256558456, y: -88.97587144263201 },
  { x: 88.20603436300792, y: -89.6027140844727 },
  { x: 87.07070713492222, y: -90.21692457832508 },
  { x: 85.92855411459021, y: -90.81846598808393 },
  { x: 84.77532026268952, y: -91.39837761462068 },
  { x: 83.61094648145176, y: -91.95582470195721 },
  { x: 82.43634878628663, y: -92.49184884826094 },
  { x: 81.25294552363492, y: -93.00731435839421 },
  { x: 80.06120947564355, y: -93.50314463498779 },
  { x: 78.86125883784926, y: -93.98033695288281 },
  { x: 77.65465970111377, y: -94.43934931978416 },
  { x: 76.44182574981562, y: -94.88075055171232 },
  { x: 75.2226387884181, y: -95.30542711519283 },
  { x: 73.9977784412574, y: -95.71390350291989 },
  { x: 72.76774703936465, y: -96.10646781651434 },
  { x: 71.53328330484442, y: -96.48346725536528 },
  { x: 70.2942394932758, y: -96.84544847383015 },
  { x: 69.05123613122664, y: -97.19267741186655 },
  { x: 67.80391863208673, y: -97.52548649442159 },
  { x: 66.55293707130812, y: -97.84419337200019 },
  { x: 65.30000528417341, y: -98.14862075129729 },
  { x: 64.04264116441122, y: -98.43946303109117 },
  { x: 62.78143568970523, y: -98.71693444079216 },
  { x: 61.517777657612044, y: -98.98087246153727 },
  { x: 60.25276037684641, y: -99.23120322111602 },
  { x: 58.98348805675842, y: -99.46857679498046 },
  { x: 57.71155633709393, y: -99.69266075818352 },
  { x: 56.43773348884172, y: -99.9034551107252 },
  { x: 55.16284688075893, y: -100.100878593174 },
  { x: 53.8855372641731, y: -100.28513066049813 },
  { x: 52.60583418796845, y: -100.45614482770823 },
  { x: 51.32391494545005, y: -100.61382506093067 },
  { x: 50.04178886074237, y: -100.75769119079747 },
  { x: 48.75729886530004, y: -100.88798699560313 },
  { x: 47.471656463374565, y: -101.00444653539006 },
  { x: 46.184802557197585, y: -101.10689251685311 },
  { x: 44.897594064410406, y: -101.1948447706243 },
  { x: 43.60834669861458, y: -101.26832545836679 },
  { x: 42.32119730359577, y: -101.32454959774631 },
  { x: 41.03218632887341, y: -101.36139705632273 },
  { x: 39.7415206166368, y: -101.38027140609474 },
  { x: 38.4504707689058, y: -101.38259099350311 },
  { x: 37.15945047005899, y: -101.36920534896814 },
  { x: 35.86973032211624, y: -101.34126687897295 },
  { x: 34.57950784314237, y: -101.29949214395899 },
  { x: 33.28987634185217, y: -101.24456815548352 },
  { x: 32.00039258498288, y: -101.17710066567231 },
  { x: 30.712356723438575, y: -101.09769542665109 },
  { x: 29.425591463914138, y: -101.00686954389307 },
  { x: 28.138855753273887, y: -100.90498499122951 },
  { x: 26.853124704695862, y: -100.79241851693372 },
  { x: 25.568324445969612, y: -100.66936957597397 },
  { x: 24.284528849305584, y: -100.53634049938134 },
  { x: 23.00096964371502, y: -100.39323525328226 },
  { x: 21.719212920059636, y: -100.24062265369724 },
  { x: 20.43860860288739, y: -100.07844360285793 },
  { x: 19.15933398550339, y: -99.90697881516404 },
  { x: 17.881359519023448, y: -99.72616919284722 },
  { x: 16.604995466731488, y: -99.5363693225177 },
  { x: 15.32957697873339, y: -99.33718768146001 },
  { x: 14.055828002691642, y: -99.12909705182109 },
  { x: 12.78336440311186, y: -98.91175762143284 },
  { x: 11.512614638814703, y: -98.68537623248454 },
  { x: 10.244110589715465, y: -98.44989378720783 },
  { x: 8.97674417265728, y: -98.20505173286608 },
  { x: 7.711608696354925, y: -97.95088700556457 },
  { x: 6.445586753527075, y: -97.68664610875658 },
  { x: 5.183420940085128, y: -97.41300866677835 },
  { x: 3.9245793761137873, y: -97.12982693520895 },
  { x: 2.6669197675097736, y: -96.83611102642827 },
  { x: 1.4122445962082593, y: -96.53209733150973 },
  { x: 0.16053908776715398, y: -96.21743126384318 },
  { x: -1.0884331488870085, y: -95.89157355629224 },
  { x: -2.3340811360705644, y: -95.55416223502569 },
  { x: -3.5768776559304447, y: -95.20446596515997 },
  { x: -4.815847595288604, y: -94.84211538564283 },
  { x: -6.051448961849883, y: -94.46620925550666 },
  { x: -7.283356717888266, y: -94.07583155934178 },
  { x: -8.508763719406351, y: -93.67031744725405 },
  { x: -9.727847259709238, y: -93.24481351501645 },
  { x: -10.939809518923983, y: -92.80032442469111 },
  { x: -12.144443654861302, y: -92.33880778985527 },
  { x: -13.343995382719113, y: -91.86102449427656 },
  { x: -14.536913386077805, y: -91.36883611765857 },
  { x: -15.724394394746795, y: -90.86308480320052 },
  { x: -16.90671912312582, y: -90.34473827685937 },
  { x: -18.083592082373052, y: -89.81482336236053 },
  { x: -19.255796317919344, y: -89.27384977795612 },
  { x: -20.423169310901688, y: -88.72267444128748 },
  { x: -21.585770159088447, y: -88.16185878115408 },
  { x: -22.743982997974005, y: -87.59181648193449 },
  { x: -23.897335045411438, y: -87.01344878459629 },
  { x: -25.047333294494077, y: -86.42631245587673 },
  { x: -26.192707143202053, y: -85.83153035337477 },
  { x: -27.334180539197845, y: -85.22921328540612 },
  { x: -28.47247743014395, y: -84.6191913458867 },
  { x: -29.60586920631565, y: -84.00258739241548 },
  { x: -30.736143575206025, y: -83.3788104473088 },
  { x: -31.86146850599572, y: -82.74904246593398 },
  { x: -32.98404539055638, y: -82.1121679779131 },
  { x: -34.10439133436121, y: -81.46794320495165 },
  { x: -35.220127652233465, y: -80.81772739572207 },
  { x: -36.33200784071982, y: -80.16097389586699 },
  { x: -37.43871697447412, y: -79.4982071980806 },
  { x: -38.54204276098944, y: -78.82762482042779 },
  { x: -39.64061117715128, y: -78.1489682101719 },
  { x: -40.57541967717, y: -77.82304401763156 },
  { x: -40.82692500489503, y: -79.08886650549117 },
  { x: -41.12129098912775, y: -80.34467192161269 },
  { x: -41.47259767318144, y: -81.58528182404302 },
  { x: -41.80197908517122, y: -82.8326288720671 },
  { x: -42.18013093050532, y: -84.06638343336694 },
  { x: -42.6018526055675, y: -85.28709954952093 },
  { x: -43.06540072619095, y: -86.49217691872101 },
  { x: -43.571115104543786, y: -87.6797687357057 },
  { x: -44.11974923717268, y: -88.84771054470855 },
  { x: -44.71303173380233, y: -89.99363104777392 },
  { x: -45.353045790767666, y: -91.1146787775781 },
  { x: -46.04203712326661, y: -92.20684247309323 },
  { x: -46.78239919091798, y: -93.26582277167066 },
  { x: -47.57492981359474, y: -94.2841807417173 },
  { x: -48.42265775192566, y: -95.25756531003714 },
  { x: -49.32738548784591, y: -96.17895122941565 },
  { x: -50.28868456253483, y: -97.03968067678716 },
  { x: -51.3073380214233, y: -97.83249940108472 },
  { x: -52.37691898220144, y: -98.55414225060603 },
  { x: -53.491266502517085, y: -99.20664071113876 },
  { x: -54.64302291020863, y: -99.78878327843137 },
  { x: -55.827253541617466, y: -100.3016928100828 },
  { x: -57.038669146474824, y: -100.74692800973374 },
  { x: -58.27230551223792, y: -101.12623964877203 },
  { x: -59.52455767503641, y: -101.44202857403754 },
  { x: -60.78988521908596, y: -101.69608249302338 },
  { x: -62.06567306813635, y: -101.89082441423255 },
  { x: -63.34887768711671, y: -102.02790168795828 },
  { x: -64.63709084196611, y: -102.10865878843087 },
  { x: -65.92772700531854, y: -102.13301445621886 },
  { x: -67.21766876989268, y: -102.09892243109253 },
  { x: -68.50400557059646, y: -101.99618834800869 },
  { x: -68.49782985380217, y: -103.08179219123515 },
  { x: -68.4166738433931, y: -104.37002012052666 },
  { x: -68.44755242736451, y: -105.66016872729007 },
  { x: -68.59058380125313, y: -106.94242778197658 },
  { x: -68.84955022223443, y: -108.20615968628023 },
  { x: -69.22830781969428, y: -109.44024667252712 },
  { x: -69.7287920455467, y: -110.63013591525704 },
  { x: -70.34896402678304, y: -111.76078703242075 },
  { x: -71.08393342307097, y: -112.82064641030264 },
  { x: -71.92347632048316, y: -113.80028056762721 },
  { x: -72.84797225992195, y: -114.7021420617817 },
  { x: -73.84074089626596, y: -115.52616440777666 },
  { x: -74.8908343679253, y: -116.27566446786167 },
  { x: -75.98836857314073, y: -116.95414378481246 },
  { x: -77.1253062154144, y: -117.56556190910953 },
  { x: -78.2934622538276, y: -118.11261517643462 },
  { x: -79.48895101011023, y: -118.59904890785793 },
  { x: -80.70676394839323, y: -119.02610415651517 },
  { x: -81.94471445124708, y: -119.39336723802778 },
  { x: -83.20027608907408, y: -119.69175187050942 },
  { x: -83.40216884025558, y: -120.85649501279947 },
  { x: -83.56310683795921, y: -122.1364049311934 },
  { x: -83.79706012847946, y: -123.40636426283866 },
  { x: -84.09005208959766, y: -124.66307091992776 },
  { x: -84.43366128932163, y: -125.90608166919796 },
  { x: -84.82276099624559, y: -127.13668188711125 },
  { x: -85.25256429113188, y: -128.3528105389958 },
  { x: -85.72021970665678, y: -129.55639568954464 },
  { x: -86.22193021120279, y: -130.74495523248632 },
  { x: -86.75692753378115, y: -131.9192574388096 },
  { x: -87.34104987631403, y: -133.07000179721788 },
  { x: -87.97689754060954, y: -134.19411522375606 },
  { x: -88.65931424637772, y: -135.28915993547906 },
  { x: -89.38574401513674, y: -136.35650626189084 },
  { x: -90.15212387531139, y: -137.3946952268349 },
  { x: -90.95608991616703, y: -138.40441014825794 },
  { x: -91.79505661033764, y: -139.38506004847633 },
  { x: -92.66695553593038, y: -140.33637160031134 },
  { x: -93.57113661749325, y: -141.25815642962633 },
  { x: -94.50628492968008, y: -142.14829809759166 },
  { x: -95.47328693901636, y: -143.00295524926352 },
  { x: -96.10263384879157, y: -143.78002441829145 },
  { x: -94.9637312057197, y: -144.38686615915066 },
  { x: -93.82311472736522, y: -144.98988131950813 },
  { x: -92.6797502027817, y: -145.59066553910978 },
  { x: -91.5358390238408, y: -146.18845424057739 },
  { x: -90.39090840839557, y: -146.78372759327888 },
  { x: -89.2441309876889, y: -147.37707657489796 },
  { x: -88.09624548382536, y: -147.96820200298222 },
  { x: -86.94775422783606, y: -148.55678622702678 },
  { x: -85.79729797104858, y: -149.14360121163082 },
  { x: -84.64716675198711, y: -149.72757580974277 },
  { x: -83.49418406560197, y: -150.31028349944538 },
  { x: -82.3398569049865, y: -150.89096339697093 },
  { x: -81.18603207540214, y: -151.46850003194146 },
  { x: -80.03036044055632, y: -152.04418616804006 },
  { x: -78.8736693692062, y: -152.61757118478286 },
  { x: -77.71594408690966, y: -153.1886218396752 },
  { x: -76.55709594701416, y: -153.75730119661185 },
  { x: -75.39787844606639, y: -154.32318449038266 },
  { x: -74.23747898975127, y: -154.8865228865032 },
  { x: -73.07464175049104, y: -155.4479184434887 },
  { x: -71.91122830798923, y: -156.00638866094005 },
  { x: -70.74636697016247, y: -156.5622733510254 },
  { x: -69.58011683477909, y: -157.11542846293432 },
  { x: -68.41269951847046, y: -157.66565084808803 },
  { x: -67.2436126902055, y: -158.2130550084128 },
  { x: -66.07343255322576, y: -158.75726788924575 },
  { x: -64.9017010998264, y: -159.29823778003964 },
  { x: -63.72843310444951, y: -159.83592035746815 },
  { x: -62.55346604823209, y: -160.37024174932085 },
  { x: -61.377302262205255, y: -160.9008362881559 },
  { x: -60.19908482872769, y: -161.42776307174174 },
  { x: -59.01893194333613, y: -161.95082264511007 },
  { x: -57.8374936814826, y: -162.4695976302719 },
  { x: -56.653085756768654, y: -162.98433549913213 },
  { x: -55.467495876687394, y: -163.49425689987058 },
  { x: -54.27952731142938, y: -163.9993729133187 },
  { x: -53.08957897093109, y: -164.49924584662955 },
  { x: -51.89680871199332, y: -164.99390709549263 },
  { x: -50.7023541666571, y: -165.4824314104719 },
  { x: -49.505609582796694, y: -165.9646082557676 },
  { x: -48.30570326832868, y: -166.44025110404826 },
  { x: -47.101748756727574, y: -166.90915680673518 },
  { x: -45.89639067312777, y: -167.36969832839299 },
  { x: -44.686659354668855, y: -167.8219864773374 },
  { x: -43.47425386219137, y: -168.26484483861685 },
  { x: -42.25813998474888, y: -168.69749775402155 },
  { x: -41.03893824890926, y: -169.11848440058967 },
  { x: -39.8147279772006, y: -169.52708821787976 },
  { x: -38.58574556069635, y: -169.9216175322724 },
  { x: -37.351872803859784, y: -170.29966595651186 },
  { x: -36.11278466896489, y: -170.66209964226576 },
  { x: -34.86994382577873, y: -171.01016518308563 },
  { x: -33.623217304322495, y: -171.34518858514912 },
  { x: -32.373033563416826, y: -171.66835180382358 },
  { x: -31.120072227397934, y: -171.98039356121367 },
  { x: -29.864687882876023, y: -172.2822889704973 },
  { x: -28.608195455197244, y: -172.57442032036366 },
  { x: -27.349250470131263, y: -172.85787907272226 },
  { x: -26.087291498878596, y: -173.13318233304634 },
  { x: -24.824977941015735, y: -173.40047415214624 },
  { x: -23.561822239953653, y: -173.66032888645827 },
  { x: -22.295844620452076, y: -173.91356282390802 },
  { x: -21.028699820025263, y: -174.1602424494849 },
  { x: -19.758895620021967, y: -174.4010141450304 },
  { x: -18.48895845003985, y: -174.63559719614477 },
  { x: -17.219213347804917, y: -174.86433695541197 },
  { x: -15.947178207045793, y: -175.08804047673118 },
  { x: -14.673828140940516, y: -175.30652307957624 },
  { x: -13.40083266144544, y: -175.51998975933122 },
  { x: -12.127320076477156, y: -175.72856609875393 },
  { x: -10.852684633909911, y: -175.93278582456486 },
  { x: -9.57697065706998, y: -176.13252150720095 },
  { x: -8.301020289156586, y: -176.328011384541 },
  { x: -7.024538041327893, y: -176.51945675835853 },
  { x: -5.747139778089523, y: -176.70689641156392 },
  { x: -4.469416477125138, y: -176.89043007164136 },
  { x: -3.191087424034998, y: -177.07026458078013 },
  { x: -1.9131277319971471, y: -177.24635376884865 },
  { x: -0.6335133024450391, y: -177.41905960967824 },
  { x: 0.6459829315703361, y: -177.58821958440583 },
  { x: 1.9263360832270233, y: -177.75403499480493 },
  { x: 3.2067631070941682, y: -177.9164430494967 },
  { x: 4.487648138666152, y: -178.07557671845987 },
  { x: 5.769153696805984, y: -178.23152095473654 },
  { x: 7.0517230147764085, y: -178.3843607113687 },
  { x: 8.333730903947353, y: -178.53393900990918 },
  { x: 9.616492289664968, y: -178.680425756442 },
  { x: 10.899371870919316, y: -178.82376000639348 },
  { x: 12.18220712884739, y: -178.96391405768478 },
  { x: 13.466549379868804, y: -179.1010245739052 },
  { x: 14.74997561548054, y: -179.23478129177084 },
  { x: 16.03380076102875, y: -179.36523776863427 },
  { x: 17.31789184653461, y: -179.49223333243773 },
  { x: 18.603268308502436, y: -179.61564240042347 },
  { x: 19.888186762765425, y: -179.73491647142885 },
  { x: 21.173504126964882, y: -179.84896685375222 },
  { x: 22.459190852216633, y: -179.95616466515295 },
  { x: 23.747802917002513, y: -180.03847585225304 },
  { x: 25.036488853998854, y: -180.10149992860522 },
  { x: 26.325824866447224, y: -180.14893050473236 },
  { x: 27.61548591662161, y: -180.1824250883566 },
  { x: 28.905353808985275, y: -180.20309822645328 },
  { x: 30.196255912295356, y: -180.2117819047926 },
  { x: 31.487187564489616, y: -180.20910311376085 },
  { x: 32.77735094569511, y: -180.19559188646812 },
  { x: 34.06730748471133, y: -180.17150954585884 },
  { x: 35.35809139248468, y: -180.13715896799587 },
  { x: 36.647811540427426, y: -180.09294183302367 },
  { x: 37.937649883906914, y: -180.03884613670797 },
  { x: 39.22674950528182, y: -179.97529110384315 },
  { x: 40.51549454004653, y: -179.9022536493634 },
  { x: 41.803766792664305, y: -179.81995631330273 },
  { x: 43.091448067598414, y: -179.72857269535578 },
  { x: 44.37782919162847, y: -179.62806031900143 },
  { x: 45.66447625561617, y: -179.51862233281858 },
  { x: 46.949823168699815, y: -179.40033076221232 },
  { x: 48.234106321952865, y: -179.27320222843 },
  { x: 49.517591655332964, y: -179.13741956519254 },
  { x: 50.799688191156456, y: -178.99299015972102 },
  { x: 52.081784726979954, y: -178.83974779954184 },
  { x: 53.36210832975245, y: -178.67808400737047 },
  { x: 54.64163411265202, y: -178.5078990557228 },
  { x: 55.91977109799496, y: -178.32908767669883 },
  { x: 57.19699206792824, y: -178.14182901040905 },
  { x: 58.47338566910438, y: -177.94612490365867 },
  { x: 59.747888141692805, y: -177.7420178329687 },
  { x: 61.02085407230369, y: -177.5295096451444 },
  { x: 62.292165265400335, y: -177.3087333101646 },
  { x: 63.56229450312964, y: -177.07960941540307 },
  { x: 64.83106449218653, y: -176.84196436116517 },
  { x: 66.09815019484498, y: -176.59605485338233 },
  { x: 67.36328567114732, y: -176.34194922384918 },
  { x: 68.62771197422929, y: -176.07933166886602 },
  { x: 69.88971526880823, y: -175.80846074116943 },
  { x: 71.14991608145199, y: -175.5293659896436 },
  { x: 72.40804847220294, y: -175.24210466525167 },
  { x: 73.66467386986054, y: -174.94637389193073 },
  { x: 74.91988092107735, y: -174.6422309206439 },
  { x: 76.171837595034, y: -174.33018916325386 },
  { x: 77.4225236669708, y: -174.00970750581902 },
  { x: 78.67087537705713, y: -173.6808875226287 },
  { x: 79.91724731190317, y: -173.3438234007513 },
  { x: 81.16066435833089, y: -172.99877553972868 },
  { x: 82.40230847170763, y: -172.64521021284023 },
  { x: 83.64150002769716, y: -172.28344507059094 },
  { x: 84.87853451514133, y: -171.91341916840724 },
  { x: 86.11258456528299, y: -171.53526178265736 },
  { x: 87.34412296026908, y: -171.14879377323095 },
  { x: 88.57306105344705, y: -170.7541795057963 },
  { x: 89.79960568700619, y: -170.3512564614904 },
  { x: 91.02399325201995, y: -169.9397882492398 },
  { x: 92.24459855985828, y: -169.5205154379543 },
  { x: 93.46162845271043, y: -169.09331798529192 },
  { x: 94.67670811920651, y: -168.6574516287323 },
  { x: 95.8890988372419, y: -168.2133503675119 },
  { x: 97.09794368917531, y: -167.76126536714625 },
  { x: 98.30347906608021, y: -167.30092699406717 },
  { x: 99.50605955456682, y: -166.83242204812203 },
  { x: 100.70586244794019, y: -166.35555292114773 },
  { x: 101.90226721963249, y: -165.87047289798105 },
  { x: 103.09477153861262, y: -165.37753287162167 },
  { x: 104.28387773591167, y: -164.87638933629088 },
  { x: 105.46964490929805, y: -164.36700535588355 },
  { x: 106.65245719426609, y: -163.8493273730471 },
  { x: 107.8314872220587, y: -163.32347173651291 },
  { x: 109.00679409044423, y: -162.78957510987036 },
  { x: 110.17793456615992, y: -162.24784064169822 },
  { x: 111.34617925122566, y: -161.69744835046043 },
  { x: 112.50993250589556, y: -161.13940289821923 },
  { x: 113.6702876388844, y: -160.57299880536468 },
  { x: 114.82656502585597, y: -159.99856480323336 },
  { x: 115.97923744895719, y: -159.41600116434117 },
  { x: 117.12800941934623, y: -158.82512690177242 },
  { x: 118.27149213946649, y: -158.22695775842098 },
  { x: 119.41178358009495, y: -157.62025637476165 },
  { x: 120.54651983049698, y: -157.00622317421437 },
  { x: 121.679158110122, y: -156.38318495121226 },
  { x: 122.80550247741603, y: -155.75308823850088 },
  { x: 123.92741451208256, y: -155.11520539480725 },
  { x: 125.0447760185849, y: -154.4694477734788 },
  { x: 126.1579415835332, y: -153.81564916204204 },
  { x: 127.26649752254895, y: -153.15411982378083 },
  { x: 128.3697937601801, y: -152.48499642228455 },
  { x: 129.46889405625723, y: -151.80794283899561 },
  { x: 130.5630005909074, y: -151.12319915859803 },
  { x: 131.65226110855153, y: -150.430809704418 },
  { x: 132.73652786476873, y: -149.73085942949763 },
  { x: 133.81615544616915, y: -149.02299005361618 },
  { x: 134.89055287506915, y: -148.30782579695202 },
  { x: 135.9599565425422, y: -147.58486063486347 },
  { x: 137.02439599747248, y: -146.8544528475713 },
  { x: 138.08336890882885, y: -146.116683694507 },
  { x: 139.1373776076425, y: -145.37131309098658 },
  { x: 140.1862743494924, y: -144.61853679836773 },
  { x: 141.229468156695, y: -143.85849148023985 },
  { x: 142.26746136028135, y: -143.09121037909762 },
  { x: 143.29981072698868, y: -142.316693494941 },
  { x: 144.32719588115327, y: -141.53464903253877 },
  { x: 145.34864170959702, y: -140.7457787778902 },
  { x: 146.36450279893018, y: -139.9497281443851 },
  { x: 147.37519283353126, y: -139.14640479176043 },
  { x: 148.37967760245388, y: -138.33615591940534 },
  { x: 149.3785776322659, y: -137.51680229711133 },
  { x: 150.36949946334846, y: -136.68994325823476 },
  { x: 151.35353640441633, y: -135.854500268503 },
  { x: 152.33057025993278, y: -135.01038468126347 },
  { x: 153.30027599217183, y: -134.15802495533686 },
  { x: 154.26250585671252, y: -133.29742478433363 },
  { x: 155.21693481582886, y: -132.4287097510116 },
  { x: 156.16379926059432, y: -131.55164715790787 },
  { x: 157.1033946798507, y: -130.66602277561202 },
  { x: 158.03445047157817, y: -129.77297423616517 },
  { x: 158.95791220007055, y: -128.87131219697892 },
  { x: 159.87339572983345, y: -127.9615537635265 },
  { x: 160.78081241421438, y: -127.04373587191309 },
  { x: 161.6803395465184, y: -126.11760735662318 },
  { x: 162.57135660017767, y: -125.18371487201415 },
  { x: 163.45371583077124, y: -124.24210274141225 },
  { x: 164.32777182490938, y: -123.29247547597568 },
  { x: 165.19367232701293, y: -122.33463362073618 },
  { x: 166.050619517209, y: -121.36944148055613 },
  { x: 166.89884978657102, y: -120.39653708160425 },
  { x: 167.73812674402558, y: -119.41604600663837 },
  { x: 168.5688049761828, y: -118.42765060515347 },
  { x: 169.39050034754837, y: -117.43188275706488 },
  { x: 170.2030946625855, y: -116.42872768793049 },
  { x: 171.00667656794676, y: -115.41812629998195 },
  { x: 171.8009505747903, y: -114.40028543540853 },
  { x: 172.58633036749475, y: -113.37471753762122 },
  { x: 173.36157489292432, y: -112.34307734413427 },
  { x: 174.1276001664888, y: -111.30421983568557 },
  { x: 174.88416979711465, y: -110.25841095223278 },
  { x: 175.63169746918044, y: -109.20506710331328 },
  { x: 176.36888303178213, y: -108.14592428587284 },
  { x: 177.09658340256104, y: -107.07979315732307 },
  { x: 177.81417805494928, y: -106.00770792861042 },
  { x: 178.52240571105145, y: -104.92854574213585 },
  { x: 179.22100043090992, y: -103.84274244394116 },
  { x: 179.90878025915734, y: -102.75215961372982 },
  { x: 180.5874294821922, y: -101.65406397971493 },
  { x: 181.25561840022615, y: -100.55056828711554 },
  { x: 181.9143812242057, y: -99.44016554283834 },
  { x: 182.5635997585941, y: -98.3229961040832 },
  { x: 183.20250573240259, y: -97.2004118323015 },
  { x: 183.83118779228366, y: -96.07227237029336 },
  { x: 184.44970503600575, y: -94.93845952252205 },
  { x: 185.05752558365353, y: -93.80001488715503 },
  { x: 185.6551813151423, y: -92.65612586987726 },
  { x: 186.24267223047204, y: -91.50684418123608 },
  { x: 186.8199983296428, y: -90.3522289189998 },
  { x: 187.3872187104229, y: -89.19209540264235 },
  { x: 187.94374239512868, y: -88.02757387698367 },
  { x: 188.48977622594944, y: -86.85862740591857 },
  { x: 189.0258520828005, y: -85.68413313184809 },
  { x: 189.5516153790716, y: -84.50488887464516 },
  { x: 190.06671152815258, y: -83.32170722862482 },
  { x: 190.57182015437968, y: -82.13288913294654 },
  { x: 191.06605479122737, y: -80.94100534053426 },
  { x: 191.55018370968438, y: -79.74418688446339 },
  { x: 192.02391142090895, y: -78.54323158460687 },
  { x: 192.48694243605917, y: -77.3386048358906 },
  { x: 192.93960179286114, y: -76.12997421336752 },
  { x: 193.3818894913148, y: -74.91735449147968 },
  { x: 193.8139828247253, y: -73.70059053858519 },
  { x: 194.23534991317726, y: -72.48045062567274 },
  { x: 194.6462566966284, y: -71.2569864632897 },
  { x: 195.04691001726798, y: -70.02959968653134 },
  { x: 195.43710303290672, y: -68.7988591114182 },
  { x: 195.81662890135533, y: -67.56519319677092 },
  { x: 196.1857240136873, y: -66.32845419816859 },
  { x: 196.54441791878676, y: -65.0886716644954 },
  { x: 196.89274016553796, y: -63.84532849027812 },
  { x: 197.23051346063576, y: -62.59925204427391 },
  { x: 197.55773780408018, y: -61.35076736420877 },
  { x: 197.87462003806044, y: -60.09932779572531 },
  { x: 198.1806873804297, y: -58.84592322644368 },
  { x: 198.4765308088716, y: -57.58923873101771 },
  { x: 198.76179573677592, y: -56.330500588141014 },
  { x: 199.0365117130268, y: -55.06916214345619 },
  { x: 199.300619639856, y: -53.80575527687855 },
  { x: 199.5542672616843, y: -52.53982198070325 },
  { x: 199.79730683409088, y: -51.27211575147696 },
  { x: 200.0295610637706, y: -50.00248884477876 },
  { x: 200.2512072440285, y: -48.730956035050745 },
  { x: 200.46227492374888, y: -47.457207059009 },
  { x: 200.6624095163215, y: -46.18221702983156 },
  { x: 200.85172921728307, y: -44.90557226313985 },
  { x: 201.03023402663356, y: -43.62715456339717 },
  { x: 201.19777619995216, y: -42.34773220159225 },
  { x: 201.3542670905862, y: -41.06588683128431 },
  { x: 201.49949985634646, y: -39.78362777659781 },
  { x: 201.63350404611714, y: -38.49989127770215 },
  { x: 201.7561023665931, y: -37.21520921451263 },
  { x: 201.86717662223765, y: -35.928828090482575 },
  { x: 201.96640177532473, y: -34.64194463542141 },
  { x: 202.05363008143343, y: -33.35395309720337 },
  { x: 202.1284774050694, y: -32.065178513554486 },
  { x: 202.19064825739076, y: -30.775547012264283 },
  { x: 202.23966985625063, y: -29.485531375479695 },
  { x: 202.27498077284955, y: -28.195161152084918 },
  { x: 202.29596048061958, y: -26.904746605363858 },
  { x: 202.3014270241935, y: -25.614228637548162 },
  { x: 202.2899620571304, y: -24.32310491760671 },
  { x: 202.25875843543298, y: -23.03282334086448 },
  { x: 202.20181773561202, y: -21.743044095153362 },
  { x: 201.17948544064276, y: -21.599170578065515 },
  { x: 199.89972326666975, y: -21.768530007761346 },
  { x: 198.6203452281911, y: -21.93783033968881 },
  { x: 197.3412331296701, y: -22.107101122732086 },
  { x: 196.06123456462362, y: -22.2764901013121 },
  { x: 194.78203381945008, y: -22.44576088435538 },
  { x: 193.5012669834148, y: -22.615253284030036 },
  { x: 193.61313905893226, y: -23.805364143391326 },
  { x: 193.67811705525108, y: -25.094596734745053 },
  { x: 193.66354945534877, y: -26.385380642518403 },
  { x: 193.59543927730658, y: -27.673726767346636 },
  { x: 193.48717216565944, y: -28.959989695839955 },
  { x: 193.3469922590945, y: -30.24257378825247 },
  { x: 193.1803661011856, y: -31.52276442104615 },
  { x: 192.99119414464496, y: -32.79971945102177 },
  { x: 192.78269721784852, y: -34.07352752483189 },
  { x: 192.55709148711003, y: -35.34455800352879 },
  { x: 192.31641582543813, y: -36.61260404492318 },
  { x: 192.06188173708432, y: -37.878537341098486 },
  { x: 191.79526215509958, y: -39.14102819226645 },
  { x: 191.51833001253493, y: -40.40115513269976 },
  { x: 191.2501147908043, y: -41.663542562773074 },
  { x: 190.99575799575558, y: -42.929017851243536 },
  { x: 190.75135917467662, y: -44.196990020427485 },
  { x: 190.5131065215077, y: -45.46542019731626 },
  { x: 190.27683364357912, y: -46.73430838190988 },
  { x: 190.03872873483112, y: -48.002827205451204 },
  { x: 189.79518683139347, y: -49.27094711905605 },
  { x: 189.5432234959636, y: -50.53701338521019 },
  { x: 189.2800315845441, y: -51.800627093977106 },
  { x: 189.00333583305292, y: -53.06150753095709 },
  { x: 188.71136330843902, y: -54.319004620698095 },
  { x: 188.40302070198769, y: -55.57202505448535 },
  { x: 188.07715560721567, y: -56.820687027855584 },
  { x: 187.73314749755522, y: -58.06479847306162 },
  { x: 187.3708781774696, y: -59.30394570572488 },
  { x: 186.99028854919038, y: -60.53770026702471 },
  { x: 186.59182184598035, y: -61.765367758182805 },
  { x: 186.1756849100288, y: -62.98705160029381 },
  { x: 185.74243917013519, y: -64.20261882337891 },
  { x: 185.29223237072043, y: -65.41316273615286 },
  { x: 184.8261873693835, y: -66.61662969116495 },
  { x: 184.3448064971555, y: -67.8141720948983 },
  { x: 183.84879892725684, y: -69.00536148853227 },
  { x: 183.33846014852932, y: -70.1913650529921 },
  { x: 182.8146175297301, y: -71.37131109619439 },
  { x: 182.27818708626887, y: -72.54510358426552 },
  { x: 181.7293461114507, y: -73.71380627703611 },
  { x: 181.16906971845364, y: -74.87656964408588 },
  { x: 180.59765339611954, y: -76.03419889250881 },
  { x: 180.01586541543713, y: -77.18623601460008 },
  { x: 179.42406036301665, y: -78.33333847303278 },
  { x: 178.8227405698892, y: -79.47538807227015 },
  { x: 178.21220152489656, y: -80.61273201170134 },
  { x: 177.59318195014336, y: -81.74538506576847 },
  { x: 176.96603643223978, y: -82.8730221967455 },
  { x: 176.33094226449091, y: -83.99658158170524 },
  { x: 175.68819493573866, y: -85.11613709285818 },
  { x: 175.03811948370895, y: -86.23162963243593 },
  { x: 174.38118869054875, y: -87.34317000875417 },
  { x: 173.71790488728917, y: -88.45055876684468 },
  { x: 173.04841581835112, y: -89.55395103834942 },
  { x: 172.37281013038717, y: -90.65390825206786 },
  { x: 171.6915606055442, y: -91.75015708082132 },
  { x: 171.00472634159067, y: -92.84300778789371 },
  { x: 170.3126028273683, y: -93.9325490199376 },
  { x: 169.6154560028348, y: -95.01876600251087 },
  { x: 168.91313812356927, y: -96.1019763861185 },
  { x: 168.20671294940226, y: -97.18143406143487 },
  { x: 167.4956486004185, y: -98.25815107774325 },
  { x: 166.7800928210389, y: -99.33193536729645 },
  { x: 166.05966147576908, y: -100.4041461787669 },
  { x: 165.33565471551304, y: -101.47264121805131 },
  { x: 164.60674284048267, y: -102.540212854705 },
  { x: 163.8753193102967, y: -103.60307144433149 },
  { x: 163.13845878542102, y: -104.66257623560317 },
  { x: 162.39190622653328, y: -105.71557288513351 },
  { x: 161.63560253586508, y: -106.76177329130172 },
  { x: 160.87007959333172, y: -107.80046828088742 },
  { x: 160.09394860137664, y: -108.8333716891732 },
  { x: 159.3087461019773, y: -109.85828951150849 },
  { x: 158.51429480182864, y: -110.87548030062987 },
  { x: 157.71029921208878, y: -111.88512873706351 },
  { x: 156.89690707717872, y: -112.88712401249371 },
  { x: 156.0737638104882, y: -113.88187242407798 },
  { x: 155.24163768300602, y: -114.86833237364888 },
  { x: 154.40029230365866, y: -115.84680673726926 },
  { x: 153.5494912813727, y: -116.81755406767576 },
  { x: 152.68929371391647, y: -117.78036013545803 },
  { x: 151.820024639016, y: -118.7349072901111 },
  { x: 150.9418908988606, y: -119.68092959167734 },
  { x: 150.0548038467977, y: -120.61853046125135 },
  { x: 149.1584088962171, y: -121.54796845156977 },
  { x: 148.2534447692234, y: -122.46852700219117 },
  { x: 147.33946823255383, y: -123.38061241027303 },
  { x: 146.4173362038497, y: -124.28348595371078 },
  { x: 145.4863099610064, y: -125.17780509517752 },
  { x: 144.5467440906342, y: -126.06320786084197 },
  { x: 143.59911137488, y: -126.93934705131501 },
  { x: 142.64308677601778, y: -127.80645905767008 },
  { x: 141.67890668512098, y: -128.66442568437046 },
  { x: 140.70621651557946, y: -129.51350548415277 },
  { x: 139.72551859842426, y: -130.3533143215226 },
  { x: 138.7372561669182, y: -131.1835197715329 },
  { x: 137.74101553668268, y: -132.00450596967804 },
  { x: 136.73691490325442, y: -132.8160734609898 },
  { x: 135.72589983092732, y: -133.6176423486161 },
  { x: 134.70687701098657, y: -134.41010279269292 },
  { x: 133.68067381218933, y: -135.19288597719978 },
  { x: 132.6473788811881, y: -135.9659291107577 },
  { x: 131.60625349587835, y: -136.7298601071557 },
  { x: 130.5583023183223, y: -137.48398087400486 },
  { x: 129.5035548974041, y: -138.22834312185253 },
  { x: 128.44224762419722, y: -138.96282865516199 },
  { x: 127.37367132548131, y: -139.68786223914336 },
  { x: 126.29900795662365, y: -140.4028455088919 },
  { x: 125.21796202878244, y: -141.10803332353373 },
  { x: 124.13065173749439, y: -141.80345523195302 },
  { x: 123.03672249614931, y: -142.48937717410743 },
  { x: 121.93711986904106, y: -143.1652561892501 },
  { x: 120.83169611174874, y: -143.8311550687599 },
  { x: 119.72021483319887, y: -144.48746164174173 },
  { x: 118.60311926665418, y: -145.13395059795369 },
  { x: 117.48008437438867, y: -145.77091373262712 },
  { x: 116.35196707404367, y: -146.39782285945722 },
  { x: 115.21841277900896, y: -147.0149993225595 },
  { x: 114.07971697812638, y: -147.6224689772076 },
  { x: 112.93522959594391, y: -148.22064920139061 },
  { x: 111.78645762555486, y: -148.8086276733094 },
  { x: 110.63221911159195, y: -149.38727608504732 },
  { x: 109.47387330272757, y: -149.95605886307862 },
  { x: 108.31014959694186, y: -150.51551527453958 },
  { x: 107.14255498732813, y: -151.06506172896763 },
  { x: 105.97026210512928, y: -151.60532983376217 },
  { x: 104.7943642590601, y: -152.13566581986063 },
  { x: 103.61341355379558, y: -152.6569561537885 },
  { x: 102.42865104247146, y: -153.16880931283038 },
  { x: 101.2393380029831, y: -153.67139150945982 },
  { x: 100.04671548846623, y: -154.16453283759273 },
  { x: 98.85016297235302, y: -154.64835887998686 },
  { x: 97.64932586803324, y: -155.12329070824188 },
  { x: 96.44642034182063, y: -155.5884123069481 },
  { x: 95.23893473855964, y: -156.04486500175707 },
  { x: 94.0284056002278, y: -156.492113219143 },
  { x: 92.8138873625312, y: -156.9306186604212 },
  { x: 91.59735980071017, y: -157.35972386291863 },
  { x: 90.37743411720804, y: -157.78009737014 },
  { x: 89.15411031202487, y: -158.19170593959043 },
  { x: 87.92786116730757, y: -158.59465299236476 },
  { x: 86.69862758528775, y: -158.9887649287683 },
  { x: 85.46720738583839, y: -159.37417102516935 },
  { x: 84.23283229797073, y: -159.75103010682045 },
  { x: 82.99630014155768, y: -160.1192202845743 },
  { x: 81.75619257015846, y: -160.47934731055668 },
  { x: 80.51434161459245, y: -160.83076480292604 },
  { x: 79.269358477303, y: -161.1740969818608 },
  { x: 78.02248421142585, y: -161.509118537119 },
  { x: 76.77321648592986, y: -161.8358996473007 },
  { x: 75.52229402291961, y: -162.15439968269 },
  { x: 74.26933268690073, y: -162.4648882768552 },
  { x: 73.01439157564155, y: -162.76739867229088 },
  { x: 71.75791392240487, y: -163.06178681818676 },
  { x: 70.49892461401261, y: -163.34845162447922 },
  { x: 69.23819192145355, y: -163.62733768701048 },
  { x: 67.97639546906389, y: -163.89836374634905 },
  { x: 66.71258969254978, y: -164.1618105168946 },
  { x: 65.44677459191121, y: -164.41768907947875 },
  { x: 64.18013212251552, y: -164.66584430245953 },
  { x: 62.911716720068824, y: -164.90660122356294 },
  { x: 61.64250349774919, y: -165.13985088127853 },
  { x: 60.37122185353674, y: -165.36589799847454 },
  { x: 59.09896509614624, y: -165.58460960517206 },
  { x: 57.825703676693514, y: -165.7960798884394 },
  { x: 56.55123075298928, y: -166.00041226937128 },
  { x: 55.275634971686074, y: -166.19766030532023 },
  { x: 53.998532197289535, y: -166.38796250668088 },
  { x: 52.72083844520934, y: -166.57124130763225 },
  { x: 51.44234687325619, y: -166.74761121010053 },
  { x: 50.16273244370409, y: -166.91719040962246 },
  { x: 48.88137462998517, y: -167.0801155697874 },
  { x: 47.60054869618155, y: -167.23617615479557 },
  { x: 46.31851125812642, y: -167.38566580668348 },
  { x: 45.0357646468509, y: -167.52859006586692 },
  { x: 43.75222021570243, y: -167.66503019177745 },
  { x: 42.467523378070815, y: -167.79508591189915 },
  { x: 41.182590149365744, y: -167.91873321776362 },
  { x: 39.896859100787715, y: -168.03603120713925 },
  { x: 38.61106895444132, y: -168.14699650127332 },
  { x: 37.324392341569435, y: -168.25068907628784 },
  { x: 36.037006555477156, y: -168.3411677596567 },
  { x: 34.74885249839611, y: -168.4180650371329 },
  { x: 33.45966423036866, y: -168.48164684867402 },
  { x: 32.16864393152185, y: -168.53216990021147 },
  { x: 30.878657843621447, y: -168.5697727021398 },
  { x: 29.588464913531766, y: -168.59475443691142 },
  { x: 28.297917396831885, y: -168.60735703601551 },
  { x: 27.006838000216707, y: -168.6078095033046 },
  { x: 25.71603931800127, y: -168.59632052777312 },
  { x: 24.425565673511848, y: -168.5730360070368 },
  { x: 23.135210224559156, y: -168.53827728521108 },
  { x: 21.845150264448296, y: -168.49227521295367 },
  { x: 20.55504598101117, y: -168.43524032606436 },
  { x: 19.26703966835104, y: -168.36726865841675 },
  { x: 17.978486701333523, y: -168.28864277121588 },
  { x: 16.690613358652218, y: -168.19963045122458 },
  { x: 15.403301444770396, y: -168.10016890706407 },
  { x: 14.11782156170793, y: -167.99086204405472 },
  { x: 12.832770137466117, y: -167.87149378598104 },
  { x: 11.548531307539344, y: -167.7425221405478 },
  { x: 10.26513462081179, y: -167.60387508234987 },
  { x: 8.982668723936007, y: -167.456003231871 },
  { x: 7.701975760111213, y: -167.2988327169007 },
  { x: 6.421002081886678, y: -167.13255929879676 },
  { x: 5.142569607701898, y: -166.957605895964 },
  { x: 3.8650826978109776, y: -166.77380629592892 },
  { x: 2.5886299988664683, y: -166.58149107683326 },
  { x: 1.3135956463627516, y: -166.38083753198222 },
  { x: 0.04018648248910904, y: -166.17184012095993 },
  { x: -1.2317156882911922, y: -165.95477586455561 },
  { x: -2.50302688138783, y: -165.72962075430095 },
  { x: -3.7735254801694302, y: -165.49652253461676 },
  { x: -5.042635281394421, y: -165.25569912852393 },
  { x: -6.309632337400317, y: -165.00738692709592 },
  { x: -7.575742926880717, y: -164.75142525827502 },
  { x: -8.839223665668815, y: -164.48836262322385 },
  { x: -10.100990569174291, y: -164.2181269965372 },
  { x: -11.361811908385901, y: -163.94065928044674 },
  { x: -12.621672908861562, y: -163.65605920243655 },
  { x: -13.879406389676033, y: -163.36469612355893 },
  { x: -15.13523396746069, y: -163.06662914158227 },
  { x: -16.389628424362467, y: -162.76185825650654 },
  { x: -17.64117141394056, y: -162.45083039520503 },
  { x: -18.892359816908463, y: -162.1329767416572 },
  { x: -20.141154760257525, y: -161.80891043520987 },
  { x: -21.388413161629064, y: -161.47853544198944 },
  { x: -22.634120246580988, y: -161.14195518309052 },
  { x: -23.876709924251585, y: -160.79969784481796 },
  { x: -25.120348587310687, y: -160.4506885865095 },
  { x: -26.36233251285553, y: -160.09571784081712 },
  { x: -27.60195252766572, y: -159.73497767548795 },
  { x: -28.840597429297862, y: -159.36828340999588 },
  { x: -30.07618402141705, y: -158.99632944311918 },
  { x: -31.310839823684468, y: -158.61853218439526 },
  { x: -32.54361927180626, y: -158.23509847601346 },
  { x: -33.775069020139796, y: -157.84611696462622 },
  { x: -35.00388891778104, y: -157.45207520682263 },
  { x: -36.231467762286584, y: -157.0523674504769 },
  { x: -37.456992959341406, y: -156.6475329627254 },
  { x: -38.681350975470984, y: -156.23736859498936 },
  { x: -39.90399515631795, y: -155.8218300239425 },
  { x: -41.12310824550502, y: -155.40189974998393 },
  { x: -42.34239862799719, y: -154.9762332988833 },
  { x: -43.55953194194399, y: -154.54562479690304 },
  { x: -44.774316119598225, y: -154.11040297537969 },
  { x: -45.98856841733716, y: -153.66963704446144 },
  { x: -47.19971808223686, y: -153.22461976783137 },
  { x: -48.40860725749656, y: -152.7748968313951 },
  { x: -49.61696455284096, y: -152.31995851690053 },
  { x: -50.82337162182927, y: -151.86034409148394 },
  { x: -52.02697154682018, y: -151.39638228648192 },
  { x: -53.228045042213424, y: -150.9281100379997 },
  { x: -54.42839458994418, y: -150.45470367089064 },
  { x: -55.62781334782317, y: -149.97643651233344 },
  { x: -56.824543157241486, y: -149.4938404422434 },
  { x: -58.020120560176665, y: -149.00652763151564 },
  { x: -59.213644315661114, y: -148.51466798623417 },
  { x: -60.40576449914686, y: -148.01820979585173 },
  { x: -61.59481159867756, y: -147.5176886338941 },
  { x: -62.782632419514655, y: -147.012502441846 },
  { x: -63.968532562879844, y: -146.50279896412846 },
  { x: -65.15301435980425, y: -145.98847847325726 },
  { x: -66.33501405045725, y: -145.4699177175058 },
  { x: -67.51581701130084, y: -144.94659959140085 },
  { x: -68.69295591050573, y: -144.41956938672035 },
  { x: -69.86935608760602, y: -143.88753064617086 },
  { x: -71.04305254180356, y: -143.35129965767786 },
  { x: -72.2139418520037, y: -142.81093921262024 },
  { x: -73.38354578574187, y: -142.2656477975146 },
  { x: -74.55187911746017, y: -141.71543649319244 },
  { x: -75.71793718509637, y: -141.1605527715588 },
  { x: -76.8807744243566, y: -140.6016097719605 },
  { x: -78.04058290298804, y: -140.03804237198756 },
  { x: -79.19929807290471, y: -139.46911184953535 },
  { x: -80.35471854223498, y: -138.8956234116979 },
  { x: -81.5084104018405, y: -138.31641357116047 },
  { x: -82.659191696354, y: -137.73197727173314 },
  { x: -83.80666351583899, y: -137.142081815953 },
  { x: -84.95131341688447, y: -136.54589983506287 },
  { x: -86.09275726399609, y: -135.9427590919476 },
  { x: -87.22968013182766, y: -135.3319504133868 },
  { x: -88.30571752379983, y: -134.69762451662672 },
  { x: -87.62383269794694, y: -133.6021550396936 },
  { x: -87.00831466596945, y: -132.4673744659653 },
  { x: -86.44180345840977, y: -131.30846722830142 },
  { x: -85.91686753089577, y: -130.129466749393 },
  { x: -85.43340346233286, y: -128.93353475984762 },
  { x: -85.02079761804119, y: -127.71003366135935 },
  { x: -84.66724521878957, y: -126.4681605441302 },
  { x: -84.35687851377166, y: -125.21519182089027 },
  { x: -84.08046347668022, y: -123.95473984273094 },
  { x: -83.8319130373735, y: -122.68825250497721 },
  { x: -83.60830185631737, y: -121.41660149971247 },
  { x: -83.40917192580699, y: -120.14158192165084 },
  { x: -82.59668103186452, y: -120.14599209261517 },
  { x: -81.4659634297114, y: -120.76836546572315 },
  { x: -80.32945424625836, y: -121.38084734985082 },
  { x: -79.18876389569341, y: -121.98483392977583 },
  { x: -78.04437993460559, y: -122.58131509311832 },
  { x: -76.89624326522649, y: -123.1711329830775 },
  { x: -75.74454595530331, y: -123.75470867125298 },
  { x: -74.59054383241384, y: -124.3318205410134 },
  { x: -73.43332088114842, y: -124.90324425056856 },
  { x: -72.27299529704378, y: -125.46906844657101 },
  { x: -71.10990689226799, y: -126.02933006512598 },
  { x: -69.94449890008383, y: -126.58407342955972 },
  { x: -68.77579620731323, y: -127.13392645366116 },
  { x: -67.60554219812303, y: -127.67797312202063 },
  { x: -66.43296860152445, y: -128.21681179954277 },
  { x: -65.25715940210782, y: -128.75101868946925 },
  { x: -64.07935565300882, y: -129.27984768247435 },
  { x: -62.899380060922354, y: -129.8036459779473 },
  { x: -61.71748379136398, y: -130.32235447811968 },
  { x: -60.53282470113449, y: -130.83613570185452 },
  { x: -59.34658474560119, y: -131.34482713028882 },
  { x: -58.157670616049316, y: -131.84868731615916 },
  { x: -56.96727904228829, y: -132.34732473675012 },
  { x: -55.77480427219234, y: -132.84109397867192 },
  { x: -54.57924164369926, y: -133.3301501735665 },
  { x: -53.383309654153884, y: -133.81372505044507 },
  { x: -52.18517627273686, y: -134.29229508506515 },
  { x: -50.98498924386911, y: -134.7659563113003 },
  { x: -49.782231462077426, y: -135.2349007968977 },
  { x: -48.57715409287736, y: -135.69886998912077 },
  { x: -47.371278903804345, y: -136.15752407580138 },
  { x: -46.16264089406021, y: -136.61130998381282 },
  { x: -44.95135825918168, y: -137.06037915118654 },
  { x: -43.73954374438785, y: -137.50388943472328 },
  { x: -42.525276672206815, y: -137.942398569612 },
  { x: -41.30869001261741, y: -138.3760616874947 },
  { x: -40.091187337618315, y: -138.8041252918247 },
  { x: -38.87101048860065, y: -139.22730963665396 },
  { x: -37.6497698797524, y: -139.6451234717829 },
  { x: -36.42641652568504, y: -140.05759634609575 },
  { x: -35.20207328399755, y: -140.46462114488733 },
  { x: -33.974922898312656, y: -140.8667075864098 },
  { x: -32.74727018159665, y: -141.2628916383167 },
  { x: -31.517386524124813, y: -141.65392679715464 },
  { x: -30.285774256928264, y: -142.03955451018706 },
  { x: -29.05179807899706, y: -142.41977847102453 },
  { x: -27.81731957003474, y: -142.79419607611996 },
  { x: -26.580713541411235, y: -143.1632579459572 },
  { x: -25.34143333876915, y: -143.52684219138902 },
  { x: -24.10215313612707, y: -143.8843393666791 },
  { x: -22.859519135130196, y: -144.23668026167917 },
  { x: -21.61650099863894, y: -144.5829119248744 },
  { x: -20.371458763581142, y: -144.92335570038026 },
  { x: -19.124687918798625, y: -145.25803374985986 },
  { x: -17.87587820100747, y: -145.58696454136586 },
  { x: -16.626418407764287, y: -145.90972330968808 },
  { x: -15.374875418186187, y: -146.22647996091058 },
  { x: -14.122711902040244, y: -146.53697224868628 },
  { x: -12.868154926275462, y: -146.8415769212885 },
  { x: -11.611647724154592, y: -147.1401240726331 },
  { x: -10.353884694455937, y: -147.43238839247832 },
  { x: -9.095338619326427, y: -147.7181852002979 },
  { x: -7.835241227777302, y: -147.99756251302873 },
  { x: -6.573031091009081, y: -148.2706717687022 },
  { x: -5.310200427673012, y: -148.53713621904495 },
  { x: -4.045611605728045, y: -148.79712207653057 },
  { x: -2.7794419184792787, y: -149.05053700089596 },
  { x: -1.5120607269790025, y: -149.2972258604991 },
  { x: -0.243541903437674, y: -149.5371221703507 },
  { x: 1.0262327476814388, y: -149.77018160712439 },
  { x: 2.2969677375365047, y: -149.99627489445191 },
  { x: 3.5690176527377218, y: -150.2154131131648 },
  { x: 4.8421904255379, y: -150.42748914855792 },
  { x: 6.117520266883448, y: -150.63259534089434 },
  { x: 7.393145597070827, y: -150.83036602273228 },
  { x: 8.669509649362787, y: -151.0208048876823 },
  { x: 9.948148965736852, y: -151.20406337377577 },
  { x: 11.2262859510798, y: -151.3796797796974 },
  { x: 12.506225418357923, y: -151.5479052709627 },
  { x: 13.786888833298534, y: -151.7085182309403 },
  { x: 15.068985369122029, y: -151.8615334340723 },
  { x: 16.351480814881995, y: -152.00669971484317 },
  { x: 17.634759306072816, y: -152.14397644353713 },
  { x: 18.918717421599847, y: -152.27333776488052 },
  { x: 20.203872266936305, y: -152.3947578235997 },
  { x: 21.49012042098753, y: -152.50815536026312 },
  { x: 22.776678838322685, y: -152.61332722629206 },
  { x: 24.063133834563196, y: -152.71008504754985 },
  { x: 25.351110598339137, y: -152.79860242373104 },
  { x: 26.63939762539901, y: -152.87871314236216 },
  { x: 27.927669878016783, y: -152.95021405486438 },
  { x: 29.21747867261208, y: -153.01309777401667 },
  { x: 30.506932880597187, y: -153.06731258927172 },
  { x: 31.796978066265954, y: -153.11269598176656 },
  { x: 33.087023251934724, y: -153.1491112879118 },
  { x: 34.37748212198205, y: -153.1766508479705 },
  { x: 35.66702497661971, y: -153.1949600753325 },
  { x: 36.95733610224612, y: -153.2041719399766 },
  { x: 38.24835640109293, y: -153.20411653581877 },
  { x: 39.53860842895097, y: -153.19464242482755 },
  { x: 40.830042412176354, y: -153.1757606878345 },
  { x: 42.12005804896094, y: -153.14723493376616 },
  { x: 43.41119654334448, y: -153.10910948594884 },
  { x: 44.70109398459233, y: -153.0611627277511 },
  { x: 45.99048909480907, y: -153.00343159527824 },
  { x: 47.279470520647244, y: -152.93573879522512 },
  { x: 48.5683042020645, y: -152.85795135761293 },
  { x: 49.85628096584044, y: -152.7701505418732 },
  { x: 51.142514345449584, y: -152.67202977833244 },
  { x: 52.42883637171127, y: -152.56362600309598 },
  { x: 53.71371050264798, y: -152.4448838120059 },
  { x: 54.99864373135306, y: -152.31543015039944 },
  { x: 56.28215861361735, y: -152.17548663490797 },
  { x: 57.564225600556654, y: -152.02493876360523 },
  { x: 58.84472649663426, y: -151.86350212848103 },
  { x: 60.12472506168075, y: -151.69113979343007 },
  { x: 61.40227106934003, y: -151.50800319648386 },
  { x: 62.678132790600884, y: -151.31388918906356 },
  { x: 63.95183744331635, y: -151.10862417147464 },
  { x: 65.22462608062216, y: -150.89203085041206 },
  { x: 66.49519855161421, y: -150.664238502244 },
  { x: 67.76311162302979, y: -150.42523604613896 },
  { x: 69.03134973217136, y: -150.17431800248707 },
  { x: 70.2953032531064, y: -149.91229696560333 },
  { x: 71.55763158541134, y: -149.63852286003578 },
  { x: 72.81632540496177, y: -149.35330225545772 },
  { x: 74.07298035150356, y: -149.0562436291538 },
  { x: 75.3263849207852, y: -148.74754274248173 },
  { x: 76.5770414438378, y: -148.4269779788101 },
  { x: 77.82397480748332, y: -148.09471555061248 },
  { x: 79.06765779386869, y: -147.7505744709732 },
  { x: 80.3077949141521, y: -147.39452888461864 },
  { x: 81.54595225919523, y: -147.02604691163347 },
  { x: 82.77932268500068, y: -146.6458488060697 },
  { x: 84.0092063424725, y: -146.2534987218856 },
  { x: 85.23592826933674, y: -145.8487787360603 },
  { x: 86.4582178635735, y: -145.43206190325662 },
  { x: 87.67459768097363, y: -145.0037840695163 },
  { x: 88.8877566699978, y: -144.56291841111397 },
  { x: 90.09713340184652, y: -144.10955726831267 },
  { x: 91.3002457702484, y: -143.64464989901677 },
  { x: 92.49993046808504, y: -143.1670291223011 },
  { x: 93.69317350916974, y: -142.6778399574277 },
  { x: 94.88198421762698, y: -142.1762439548079 },
  { x: 96.06662853341439, y: -141.66202319142081 },
  { x: 97.24491983910241, y: -141.1361121507288 },
  { x: 98.41883790993133, y: -140.59911658485754 },
  { x: 99.58779176821746, y: -140.05306059237364 },
  { x: 100.75169276730827, y: -139.498091917698 },
  { x: 101.9120774491813, y: -138.93303968629482 },
  { x: 103.06779340735339, y: -138.35870910525816 },
  { x: 104.21966801058166, y: -137.77442424386228 },
  { x: 105.36575103251003, y: -137.18104571335903 },
  { x: 106.50648570640124, y: -136.57848117348533 },
  { x: 107.64293579208591, y: -135.96585523854728 },
  { x: 108.77338745428138, y: -135.34408761756504 },
  { x: 109.89846121955551, y: -134.71289390252838 },
  { x: 111.01895490778125, y: -134.07156861382742 },
  { x: 112.13371611247547, y: -133.42069534192476 },
  { x: 113.24271528475396, y: -132.76035903986246 },
  { x: 114.34610016903765, y: -132.09034547823015 },
  { x: 115.44316159210615, y: -131.41082456311193 },
  { x: 116.53446098275892, y: -130.7215599034343 },
  { x: 117.61970285215415, y: -130.02272879250236 },
  { x: 118.69853261368164, y: -129.3143903280845 },
  { x: 119.77077297403626, y: -128.59652973573859 },
  { x: 120.83742859528027, y: -127.86843784224428 },
  { x: 121.89849947741367, y: -127.13008509871736 },
  { x: 122.95026246102935, y: -126.38404225808176 },
  { x: 123.99596792338751, y: -125.62793063516077 },
  { x: 125.03511353345698, y: -124.8619866210278 },
  { x: 126.06693102024904, y: -124.08666822338775 },
  { x: 127.0920704592157, y: -123.30158391952514 },
  { x: 128.10905440614783, y: -122.50775314594432 },
  { x: 129.11868068091832, y: -121.70455537607745 },
  { x: 130.12118567460067, y: -120.8917172827458 },
  { x: 131.11651028942651, y: -120.0692240915073 },
  { x: 132.10382715663872, y: -119.23767416726668 },
  { x: 133.08372725392096, y: -118.39648391956128 },
  { x: 134.05523546809516, y: -117.54657675102186 },
  { x: 135.01938601010775, y: -116.68694799958615 },
  { x: 135.9743763980236, y: -115.81921546666324 },
  { x: 136.9215067827467, y: -114.94213809911739 },
  { x: 137.8598315999832, y: -114.05666884846352 },
  { x: 138.7902668651428, y: -113.1618030526394 },
  { x: 139.71180791616328, y: -112.25850105038099 },
  { x: 140.624838888539, y: -111.34645257840437 },
  { x: 141.52927113561742, y: -110.42562808782533 },
  { x: 142.42528195070363, y: -109.49580596201253 },
  { x: 143.3129599804502, y: -108.55692710319758 },
  { x: 144.1903845473852, y: -107.61104515883122 },
  { x: 145.05900354683362, y: -106.65657926360964 },
  { x: 145.91863968549035, y: -105.69380274471156 },
  { x: 146.76920431670285, y: -104.722722989358 },
  { x: 147.61049059828184, y: -103.74365026083291 },
  { x: 148.4423803346906, y: -102.75671752911508 },
  { x: 149.2644893904347, y: -101.76236064024623 },
  { x: 150.07805881864988, y: -100.75916863500662 },
  { x: 150.88161117512695, y: -99.74893660811037 },
  { x: 151.6755305953603, y: -98.73116961574742 },
  { x: 152.4594329438556, y: -97.70636998894885 },
  { x: 153.23405694271736, y: -96.67364387396816 },
  { x: 153.99875251649357, y: -95.63390728621502 },
  { x: 154.75363786072097, y: -94.58704941737372 },
  { x: 155.49891981758884, y: -93.53284126359188 },
  { x: 156.23421425160282, y: -92.47185164088998 },
  { x: 156.95999394490977, y: -91.40341569937392 },
  { x: 157.67528378433175, y: -90.32903304491602 },
  { x: 158.38052700313142, y: -89.24809053816944 },
  { x: 159.07584179684554, y: -88.16048475803957 },
  { x: 159.76099177440068, y: -87.06654074225239 },
  { x: 160.43606558244934, y: -85.96619200581851 },
  { x: 161.10073818326552, y: -84.86014772195834 },
  { x: 161.75568920118548, y: -83.74735890528335 },
  { x: 162.40015036522038, y: -82.62911093225553 },
  { x: 163.03486039747483, y: -81.50425139639172 },
  { x: 163.65913967361263, y: -80.37405089971182 },
  { x: 164.27266315590776, y: -79.23898961158376 },
  { x: 164.8757854309704, y: -78.09863168596587 },
  { x: 165.46945206309445, y: -76.951337159786 },
  { x: 166.05233335249164, y: -75.79966201152597 },
  { x: 166.62493163019306, y: -74.64280842131284 },
  { x: 167.1871582495462, y: -73.48096106967274 },
  { x: 167.7396337371189, y: -72.31273115904908 },
  { x: 168.28164891969075, y: -71.13975126529299 },
  { x: 168.8124650751572, y: -69.96380909589752 },
  { x: 169.3332937077697, y: -68.78240038292817 },
  { x: 169.8433369976554, y: -67.59744580385686 },
  { x: 170.34327456915042, y: -66.40714287674837 },
  { x: 170.8326631889921, y: -65.21268833141215 },
  { x: 171.31162105271702, y: -64.01406739340611 },
  { x: 171.77967537817844, y: -62.81262453696057 },
  { x: 172.23797857185937, y: -61.605301452562585 },
  { x: 172.68537822727671, y: -60.394757539788635 },
  { x: 173.12216983327232, y: -59.180874603101984 },
  { x: 173.54882617199308, y: -57.96218997273557 },
  { x: 173.96475626575537, y: -56.740476581740374 },
  { x: 174.37037379893772, y: -55.514094467044245 },
  { x: 174.76499914720392, y: -54.285392764939736 },
  { x: 175.1491346415851, y: -53.05296790342815 },
  { x: 175.52263253766037, y: -51.81718924356177 },
  { x: 175.88540418877713, y: -50.57817498087734 },
  { x: 176.23736094828286, y: -49.335821694280206 },
  { x: 176.57850281617752, y: -48.090483970380575 },
  { x: 176.90859340138772, y: -46.84285620795674 },
  { x: 177.22789864387104, y: -45.591667804988845 },
  { x: 177.53594576148055, y: -44.33851440122276 },
  { x: 177.8329120475214, y: -43.0818151313547 },
  { x: 178.11850201315173, y: -41.82304743959382 },
  { x: 178.3925679139506, y: -40.56232952147685 },
  { x: 178.65528704322315, y: -39.29811006058417 },
  { x: 178.90612752105406, y: -38.03196992221959 },
  { x: 179.14497115190662, y: -36.763598843099174 },
  { x: 179.3715815447073, y: -35.492893402128296 },
  { x: 179.58557456396184, y: -34.22004566705413 },
  { x: 179.78659562305992, y: -32.94508518676087 },
  { x: 179.97426058650726, y: -31.667701697964592 },
  { x: 180.14786028108335, y: -30.38811681729667 },
  { x: 180.30627184918933, y: -29.106832875788214 },
  { x: 180.44863837318383, y: -27.824071490070597 },
  { x: 180.57283233340567, y: -26.53924168246016 },
  { x: 180.67521921710036, y: -25.253141272829843 },
  { x: 180.47210018722527, y: -24.262470607262852 },
  { x: 179.19133335119, y: -24.42942180289775 },
  { x: 177.9117189216379, y: -24.596225254111737 },
  { x: 176.63201584543324, y: -24.763028705325723 },
  { x: 175.35219457369186, y: -24.929861705423892 },
  { x: 174.072136910877, y: -25.096724254406244 },
  { x: 172.7928475190509, y: -25.263483382293956 },
  { x: 171.51335128503553, y: -25.430257284623757 },
  { x: 170.23261399788447, y: -25.597208480258658 },
  { x: 168.95178806408083, y: -25.764174450335652 },
  { x: 168.50837750802825, y: -26.77903087760657 },
  { x: 168.29816674594915, y: -28.051538800512624 },
  { x: 168.06744905824698, y: -29.320914541695267 },
  { x: 167.8198885065604, y: -30.586596672355007 },
  { x: 167.5566670462567, y: -31.85118549429998 },
  { x: 167.27967580592372, y: -33.11174089355394 },
  { x: 166.98938756770826, y: -34.369503923252594 },
  { x: 166.68642285817822, y: -35.62414954566993 },
  { x: 166.3712249105964, y: -36.8760914451845 },
  { x: 166.0442369582254, y: -38.12488638853356 },
  { x: 165.70587268544395, y: -39.370032044686006 },
  { x: 165.35619119002038, y: -40.61240010572522 },
  { x: 164.99525156972294, y: -41.852330383819336 },
  { x: 164.62346750893033, y: -43.08828633699082 },
  { x: 164.2408685565267, y: -44.32119875509143 },
  { x: 163.8477206524696, y: -45.550580081532146 },
  { x: 163.4441124434117, y: -46.776474639639254 },
  { x: 163.02971889162697, y: -47.99938476044386 },
  { x: 162.605130974799, y: -49.21833533076793 },
  { x: 162.17037824181205, y: -50.433503643916545 },
  { x: 161.72519475270843, y: -51.644934023215995 },
  { x: 161.26961005637236, y: -52.853187897465745 },
  { x: 160.8041560327191, y: -54.056906017993384 },
  { x: 160.32844854625426, y: -55.25672368580885 },
  { x: 159.84266489028295, y: -56.45230108874403 },
  { x: 159.34650957596338, y: -57.64448036999814 },
  { x: 158.84057358097917, y: -58.831798859804124 },
  { x: 158.3244136720676, y: -60.014817986961454 },
  { x: 157.79829578918626, y: -61.19336045816503 },
  { x: 157.2621312856827, y: -62.3675296945095 },
  { x: 156.71565422159918, y: -63.5374291170895 },
  { x: 156.15927828131427, y: -64.70221658270583 },
  { x: 155.59303301371224, y: -65.86202506133728 },
  { x: 155.0167706743721, y: -67.01692842519432 },
  { x: 154.43013667668365, y: -68.16716306535042 },
  { x: 153.8337219983306, y: -69.3118425152801 },
  { x: 153.2272902482394, y: -70.45136568491981 },
  { x: 152.61095962194688, y: -71.58530411544889 },
  { x: 151.98449372837953, y: -72.71386464905665 },
  { x: 151.34777437200063, y: -73.83707683462724 },
  { x: 150.7012447860729, y: -74.95432753281388 },
  { x: 150.04469812840708, y: -76.06571277749016 },
  { x: 149.37825259453987, y: -77.17098140314053 },
  { x: 148.70155359786116, y: -78.27059141746983 },
  { x: 148.0150443716336, y: -79.36355293285791 },
  { x: 147.31839987813123, y: -80.45038305477797 },
  { x: 146.61188605731166, y: -81.53057206497787 },
  { x: 145.8951778714489, y: -82.60455580949932 },
  { x: 145.16865945603735, y: -83.67158079179562 },
  { x: 144.43224216442442, y: -84.73170610963516 },
  { x: 143.68586689884177, y: -85.78488743969164 },
  { x: 142.92971095259452, y: -86.83079974423907 },
  { x: 142.16333109241984, y: -87.86993796708752 },
  { x: 141.38731829600147, y: -88.90134915672206 },
  { x: 140.6014952700343, y: -89.92529925310033 },
  { x: 139.80583246563413, y: -90.941566639591 },
  { x: 139.00018213838, y: -91.95034338394123 },
  { x: 138.1849579726506, y: -92.95106805735156 },
  { x: 137.3599826751407, y: -93.94382191925347 },
  { x: 136.52549263692387, y: -94.92823560859468 },
  { x: 135.68104462473727, y: -95.90479668196421 },
  { x: 134.827288714033, y: -96.87262606005761 },
  { x: 133.96398851373755, y: -97.83198968283254 },
  { x: 133.09114402385092, y: -98.78276935475226 },
  { x: 132.2088734399099, y: -99.72473607196436 },
  { x: 131.31676307753585, y: -100.65830351884738 },
  { x: 130.41566985437012, y: -101.58254090554956 },
  { x: 129.5054460259918, y: -102.49754426594451 },
  { x: 128.5860915924009, y: -103.40326188948491 },
  { x: 127.6571928692188, y: -104.30005575000196 },
  { x: 126.7195772252027, y: -105.18709847873858 },
  { x: 125.77297872039489, y: -106.0645747562209 },
  { x: 124.81751555033213, y: -106.93238116135429 },
  { x: 123.85298087282516, y: -107.79066543855964 },
  { x: 122.87987701890506, y: -108.63891786958482 },
  { x: 121.8982926352244, y: -109.47710151832457 },
  { x: 120.90825727066733, y: -110.30512035090531 },
  { x: 119.90977092523389, y: -111.12293004400077 },
  { x: 118.90268585450313, y: -111.93070789091605 },
  { x: 117.88774078057966, y: -112.7278333650833 },
  { x: 116.8645220190849, y: -113.5146610531127 },
  { x: 115.83347280328161, y: -114.29085114283616 },
  { x: 114.79394305771775, y: -115.05689857806377 },
  { x: 113.74717383552901, y: -115.81190211782791 },
  { x: 112.69254461014755, y: -116.5562680592861 },
  { x: 111.63061681037284, y: -117.28969352637549 },
  { x: 110.56076990963705, y: -118.01256265459041 },
  { x: 109.48418586330749, y: -118.72408501127903 },
  { x: 108.40021459593213, y: -119.42479986357763 },
  { x: 107.3092106941212, y: -120.11447820763384 },
  { x: 106.21152874448487, y: -120.79295752458461 },
  { x: 105.10643002491854, y: -121.4606958221348 },
  { x: 103.99512603967376, y: -122.11703563761132 },
  { x: 102.87723265325613, y: -122.76225768541396 },
  { x: 101.75289761008658, y: -123.39628070611116 },
  { x: 100.62185497020744, y: -124.01933370355535 },
  { x: 99.48522759121768, y: -124.6308626361681 },
  { x: 98.34257223985456, y: -125.23113344390708 },
  { x: 97.19409575830734, y: -125.82012396510913 },
  { x: 96.03944355996586, y: -126.39808536528983 },
  { x: 94.87967940466068, y: -126.96450053897593 },
  { x: 93.71436005912908, y: -127.5197166855566 },
  { x: 92.54375146332868, y: -128.06365254560038 },
  { x: 91.36785361725948, y: -128.59635982965455 },
  { x: 90.18669606980569, y: -129.1179197971506 },
  { x: 89.00113573860861, y: -129.62804434646776 },
  { x: 87.8106998415213, y: -130.1269994175637 },
  { x: 86.61568386738561, y: -130.61476284877526 },
  { x: 85.41585142512805, y: -131.09151193340756 },
  { x: 84.21188213908485, y: -131.55702505482918 },
  { x: 83.00383510702439, y: -132.01141302135585 },
  { x: 81.79162168229408, y: -132.4548088029664 },
  { x: 80.57521231600977, y: -132.88727149742917 },
  { x: 79.35525708362347, y: -133.30873461975474 },
  { x: 78.13154914294593, y: -133.71943456101658 },
  { x: 76.90473856942914, y: -134.11971482699337 },
  { x: 75.67444122757874, y: -134.5093907371589 },
  { x: 74.44006613971106, y: -134.88877994201818 },
  { x: 73.2030316522669, y: -135.25747245080314 },
  { x: 71.96304227640442, y: -135.6154387146296 },
  { x: 70.720157109892, y: -135.96262332933972 },
  { x: 69.47354878397248, y: -136.2993624134911 },
  { x: 68.2246060962025, y: -136.6252939932525 },
  { x: 66.97285626443512, y: -136.94028140503457 },
  { x: 65.718565228628, y: -137.2444871677003 },
  { x: 64.46096471779235, y: -137.5380959617758 },
  { x: 63.20165037167408, y: -137.8206313115037 },
  { x: 61.94011985924207, y: -138.0921818635365 },
  { x: 60.676166338307034, y: -138.35293968562138 },
  { x: 59.409819357753165, y: -138.60288630970578 },
  { x: 58.14128575976975, y: -138.8417927319372 },
  { x: 56.870801935430244, y: -139.06979561590504 },
  { x: 55.59854517803974, y: -139.2868949616093 },
  { x: 54.32448593871407, y: -139.49304275211318 },
  { x: 53.048062788653745, y: -139.68826484269033 },
  { x: 51.77057587876283, y: -139.87252429723554 },
  { x: 50.49167062243111, y: -140.04590976240132 },
  { x: 49.21111062858514, y: -140.20825133210366 },
  { x: 47.929486874908584, y: -140.35968936354237 },
  { x: 46.64653342144377, y: -140.50030880975956 },
  { x: 45.36171838827543, y: -140.63004318576574 },
  { x: 44.07648967072852, y: -140.74880753851895 },
  { x: 42.79031538888775, y: -140.85679762937687 },
  { x: 41.5032250916373, y: -140.9539506669606 },
  { x: 40.21507103455625, y: -141.04022971516494 },
  { x: 38.92653284198083, y: -141.11579729285287 },
  { x: 37.63749231837429, y: -141.1806201575297 },
  { x: 36.34806765927337, y: -141.23462074337442 },
  { x: 35.0576678869944, y: -141.27804652229213 },
  { x: 33.76738631025217, y: -141.3107940731881 },
  { x: 32.47689789132066, y: -141.33285600884136 },
  { x: 31.18605488577895, y: -141.3444465586622 },
  { x: 29.89550736907907, y: -141.34543275267183 },
  { x: 28.60445752134807, y: -141.33591801196485 },
  { x: 27.313850906879825, y: -141.31607593623585 },
  { x: 26.023436360158772, y: -141.28564797274822 },
  { x: 24.733568467795106, y: -141.2449887081122 },
  { x: 23.443331214379146, y: -141.1939762531805 },
  { x: 22.15403952525705, y: -141.13268448016356 },
  { x: 20.865250167166067, y: -141.06131284402963 },
  { x: 19.577110884527116, y: -140.97961017926318 },
  { x: 18.28911934630908, y: -140.8879199916428 },
  { x: 17.002457507879285, y: -140.78612039202125 },
  { x: 15.716563940438256, y: -140.6743960609247 },
  { x: 14.431571613964811, y: -140.5527137558584 },
  { x: 13.147761242858694, y: -140.4211879787486 },
  { x: 11.86427590947859, y: -140.27978918071108 },
  { x: 10.582356666960195, y: -140.12864294450367 },
  { x: 9.301634154251218, y: -139.96785269122097 },
  { x: 8.022123145793751, y: -139.79737040392618 },
  { x: 6.743454280535505, y: -139.61729211649288 },
  { x: 5.466573122770339, y: -139.42772125001576 },
  { x: 4.191125085888058, y: -139.22871320865266 },
  { x: 2.9176715986881403, y: -139.02040096238238 },
  { x: 1.6450159313611687, y: -138.80259983067876 },
  { x: 0.37413319708518683, y: -138.57564223848888 },
  { x: -0.8949470552556216, y: -138.33936936056028 },
  { x: -2.1616633968617767, y: -138.0942281237662 },
  { x: -3.4270943620059637, y: -137.83976790762284 },
  { x: -4.690974010730534, y: -137.5763137498562 },
  { x: -5.952726139793917, y: -137.3039542971189 },
  { x: -7.212483719174936, y: -137.0226415324741 },
  { x: -8.470099004452676, y: -136.7326487831005 },
  { x: -9.725926582237332, y: -136.43369533459833 },
  { x: -10.979464121497793, y: -136.12612099913574 },
  { x: -12.231021885517984, y: -135.8099442447653 },
  { x: -13.480230513245612, y: -135.48504687595033 },
  { x: -14.72759233571179, y: -135.1515987987748 },
  { x: -15.972191337506846, y: -134.80986225958597 },
  { x: -17.214352556356786, y: -134.4595897864787 },
  { x: -18.45409076670371, y: -134.10105101302116 },
  { x: -19.691450291873885, y: -133.73427179448706 },
  { x: -20.926697071824968, y: -133.35897141647663 },
  { x: -22.159166256662832, y: -132.9756152739158 },
  { x: -23.389271530766038, y: -132.584122107373 },
  { x: -24.61659920975603, y: -132.1845177721219 },
  { x: -25.84166639910601, y: -131.7766988470679 },
  { x: -27.06404463999532, y: -131.36094604661074 },
  { x: -28.283275924719124, y: -130.93743666405547 },
  { x: -29.49946367437206, y: -130.50598601887597 },
  { x: -30.713479581037536, y: -130.06647591553553 },
  { x: -31.924230336000768, y: -129.61934220007583 },
  { x: -33.132129623640324, y: -129.16445928973909 },
  { x: -34.337133120629936, y: -128.7016794401044 },
  { x: -35.539093082548675, y: -128.2312538166873 },
  { x: -36.738393644890934, y: -127.75304206228796 },
  { x: -37.93413356668912, y: -127.26742831240071 },
  { x: -39.12699247227944, y: -126.77400626986808 },
  { x: -40.316083895136416, y: -126.27324132961593 },
  { x: -41.50306257277429, y: -125.76449819063431 },
  { x: -42.685756662205605, y: -125.24867070666978 },
  { x: -43.865451539892334, y: -124.72513096393347 },
  { x: -45.04194036364518, y: -124.19393806019369 },
  { x: -46.215518622305986, y: -123.65502551046106 },
  { x: -47.38504868383371, y: -123.1089251946509 },
  { x: -48.551106751469895, y: -122.5551938795004 },
  { x: -49.713279140836, y: -121.99401624553576 },
  { x: -50.87227502515241, y: -121.42509680391512 },
  { x: -52.027843238903586, y: -120.84850942684896 },
  { x: -53.17869840562753, y: -120.26457176484223 },
  { x: -54.32559402187094, y: -119.67305481404252 },
  { x: -55.46895854645446, y: -119.07365569838696 },
  { x: -56.608644234957175, y: -118.46605676737056 },
  { x: -57.743040673191096, y: -117.85119619806613 },
  { x: -58.873448012060294, y: -117.22815797506402 },
  { x: -59.99955598828085, y: -116.59672048173286 },
  { x: -61.1212759552002, y: -115.95686894363052 },
  { x: -62.2374407318931, y: -115.3086920074096 },
  { x: -63.34880381490625, y: -114.65145833818652 },
  { x: -64.45425712108276, y: -113.98528613149803 },
  { x: -65.55362335711754, y: -113.30939234191328 },
  { x: -66.64691729745269, y: -112.62267627349645 },
  { x: -67.73317860335223, y: -111.92390426033289 },
  { x: -68.80954103305042, y: -111.2119312831605 },
  { x: -69.60125906141214, y: -110.40144971334244 },
  { x: -69.14187733345851, y: -109.19478409161754 },
  { x: -68.74753269959204, y: -107.96578690067119 },
  { x: -68.44972427035198, y: -106.71074975553844 },
  { x: -68.36689874798655, y: -105.4236299094038 },
  { x: -68.4237064778287, y: -104.13388759979792 },
  { x: -68.55935063067153, y: -102.85035055587049 },
  { x: -68.28670307631344, y: -102.02347674255185 },
  { x: -67.00066176445148, y: -102.13367930611297 },
  { x: -65.71119278202428, y: -102.19173547631186 },
  { x: -64.42023158094585, y: -102.19698040325437 },
  { x: -63.130703500750286, y: -102.1434599867776 },
  { x: -61.846907904086265, y: -102.014789370602 },
  { x: -60.57637975642048, y: -101.78815681613814 },
  { x: -59.32089199080393, y: -101.48792537839506 },
  { x: -58.080341186141965, y: -101.13169141790384 },
  { x: -56.85415113919303, y: -100.72887364149783 },
  { x: -55.644065234123914, y: -100.28060229399706 },
  { x: -54.57476498774551, y: -100.95635572638194 },
  { x: -53.49878669354171, y: -101.66929642951135 },
  { x: -52.41316068865209, y: -102.36784682604353 },
  { x: -51.3199701694116, y: -103.0537281384822 },
  { x: -50.2197617901776, y: -103.72835871326812 },
  { x: -49.11243212985545, y: -104.39287618244235 },
  { x: -47.99969502372779, y: -105.0470589293735 },
  { x: -46.88168344177343, y: -105.69129108955599 },
  { x: -45.75811666959263, y: -106.32622273844181 },
  { x: -44.628846962764484, y: -106.95241530483048 },
  { x: -43.49513014886677, y: -107.56918916438576 },
  { x: -42.356582092405105, y: -108.17719439255967 },
  { x: -41.21315847005322, y: -108.7765048615627 },
  { x: -40.06522864286341, y: -109.36714273305795 },
  { x: -38.913516558498145, y: -109.94880513098258 },
  { x: -37.75701755489521, y: -110.52214951800966 },
  { x: -36.59661809858009, y: -111.08671049921325 },
  { x: -35.43187495629005, y: -111.64295346951931 },
  { x: -34.26271425581463, y: -112.19067158673853 },
  { x: -33.089904268142575, y: -112.72985746364985 },
  { x: -31.91313472998999, y: -113.2603707430534 },
  { x: -30.732538611335677, y: -113.78241087991745 },
  { x: -29.54789429554827, y: -114.29595571257882 },
  { x: -28.35982230919562, y: -114.80074668830093 },
  { x: -27.168440847814455, y: -115.29683551763108 },
  { x: -25.973114610394834, y: -115.7842517494535 },
  { x: -24.774656191251797, y: -116.26295106044188 },
  { x: -23.571883635018022, y: -116.73302209724876 },
  { x: -22.366215288134292, y: -117.19420630713758 },
  { x: -21.15716359401159, y: -117.64642981789783 },
  { x: -19.945024041491745, y: -118.08970740397163 },
  { x: -18.728791968512535, y: -118.52426806921139 },
  { x: -17.510166435914485, y: -118.94949867427033 },
  { x: -16.288512142687665, y: -119.36559128689561 },
  { x: -15.063341532243044, y: -119.77262716651876 },
  { x: -13.834994416748733, y: -120.17047334316092 },
  { x: -12.604150420540943, y: -120.55884171520137 },
  { x: -11.370573152546212, y: -120.93776921874526 },
  { x: -10.133967123922705, y: -121.30730017711892 },
  { x: -8.894435755765064, y: -121.66729423312248 },
  { x: -7.651757431441918, y: -122.01786958229262 },
  { x: -6.4069220385733985, y: -122.35847957027201 },
  { x: -5.159323825033754, y: -122.68951571977604 },
  { x: -3.9092582796648143, y: -123.01049786143676 },
  { x: -2.6562082969933747, y: -123.32178796908539 },
  { x: -1.4012228624079377, y: -123.62292064779605 },
  { x: -0.14371099822483957, y: -123.91394022089503 },
  { x: 1.1160318067140877, y: -124.19486885004545 },
  { x: 2.378640853418782, y: -124.46555879082642 },
  { x: 3.6428603143114593, y: -124.72580320104863 },
  { x: 4.909458460380882, y: -124.97576459957509 },
  { x: 6.178213674995676, y: -125.21511056145877 },
  { x: 7.44846110826172, y: -125.4437746017102 },
  { x: 8.721057677820324, y: -125.66190446475035 },
  { x: 9.99504304493554, y: -125.86916772563214 },
  { x: 11.270712698449193, y: -126.06549051214512 },
  { x: 12.548037089477107, y: -126.2509245348366 },
  { x: 13.827075315787642, y: -126.42539592149612 },
  { x: 15.107369369675963, y: -126.58871999159753 },
  { x: 16.38900789779462, y: -126.74076377516201 },
  { x: 17.671784057954326, y: -126.88154943385274 },
  { x: 18.95667296333313, y: -127.01110651655384 },
  { x: 20.24209374862723, y: -127.12918385774977 },
  { x: 21.528401000446827, y: -127.23575190855637 },
  { x: 22.815579944349825, y: -127.33061860122642 },
  { x: 24.10382264808342, y: -127.41385780797042 },
  { x: 25.392937043900414, y: -127.48537349491473 },
  { x: 26.68268674072735, y: -127.54507701540683 },
  { x: 27.97231824201755, y: -127.5928723355731 },
  { x: 29.2627475631807, y: -127.62873729375042 },
  { x: 30.55367921537496, y: -127.65258324328623 },
  { x: 31.844344927611573, y: -127.66433631197009 },
  { x: 33.13518793315328, y: -127.66394478925467 },
  { x: 34.42623778088428, y: -127.65133480292948 },
  { x: 35.717110335310174, y: -127.62643248078412 },
  { x: 37.007480558704955, y: -127.58920827393439 },
  { x: 38.29737799995281, y: -127.53961785905398 },
  { x: 39.586595816864445, y: -127.47763168725874 },
  { x: 40.87510446055568, y: -127.40319066078028 },
  { x: 42.16308122433163, y: -127.31623568185027 },
  { x: 43.450112423813714, y: -127.21675197602659 },
  { x: 44.73602076569684, y: -127.10470260720402 },
  { x: 46.0206289566759, y: -126.98007280094045 },
  { x: 47.30435068112947, y: -126.84278129780441 },
  { x: 48.58594488592185, y: -126.69291674444842 },
  { x: 49.866534428652, y: -126.53028707312532 },
  { x: 51.145144196141885, y: -126.35503264103494 },
  { x: 52.42236516607515, y: -126.16702047819848 },
  { x: 53.697015383084484, y: -125.9664204907 },
  { x: 54.97033590030558, y: -125.75298890024497 },
  { x: 56.24108566460274, y: -125.52693993624374 },
  { x: 57.50982610477544, y: -125.28813324149642 },
  { x: 58.77637992751859, y: -125.03659097766615 },
  { x: 60.03980156853832, y: -124.77250521250014 },
  { x: 61.30029787002392, y: -124.49582423545104 },
  { x: 62.55798702751211, y: -124.20651849763468 },
  { x: 63.81307588319219, y: -123.90453628850373 },
  { x: 65.06476661719121, y: -123.5900844502475 },
  { x: 66.31344336500354, y: -123.26305217455028 },
  { x: 67.55851514894553, y: -122.92359459305406 },
  { x: 68.80080933777428, y: -122.57148270190638 },
  { x: 70.03911442723833, y: -122.20709324938059 },
  { x: 71.27343041733764, y: -121.83047055880297 },
  { x: 72.50408234579824, y: -121.44151859629991 },
  { x: 73.7307747237783, y: -121.04037771907133 },
  { x: 74.953862137888, y: -120.62694450602253 },
  { x: 76.17245812160186, y: -120.20154399487953 },
  { x: 77.38644447938316, y: -119.76427221951596 },
  { x: 78.5962939933788, y: -119.31499620995298 },
  { x: 79.80233170131481, y: -118.85362731953802 },
  { x: 81.00343474559224, y: -118.38169470302759 },
  { x: 82.20060778827332, y: -117.89931655595842 },
  { x: 83.39320075390599, y: -117.4063968444569 },
  { x: 84.58195236459487, y: -116.90272872633375 },
  { x: 85.76579886050932, y: -116.38861507765185 },
  { x: 86.94512437714376, y: -115.86374563512727 },
  { x: 88.1193379368145, y: -115.32825336873884 },
  { x: 89.28882367501593, y: -114.78170981966592 },
  { x: 90.4533452006746, y: -114.22422579622418 },
  { x: 91.61231153610684, y: -113.65597120449766 },
  { x: 92.76569313242845, y: -113.07676875118129 },
  { x: 93.91360818517619, y: -112.4865150151804 },
  { x: 95.05602714546585, y: -111.88503270318992 },
  { x: 96.19221129119285, y: -111.27261730405166 },
  { x: 97.32219017124139, y: -110.64910629890264 },
  { x: 98.4459046878431, y: -110.01441104109027 },
  { x: 99.56370942760817, y: -109.36822126733065 },
  { x: 100.67433378851675, y: -108.7111353425285 },
  { x: 101.77854604155756, y: -108.04262877398952 },
  { x: 102.87599160012043, y: -107.36273849781901 },
  { x: 103.96613858429008, y: -106.67167874342724 },
  { x: 105.04931203179247, y: -105.96919095807765 },
  { x: 106.12471412275471, y: -105.25563711560146 },
  { x: 107.19249260159768, y: -104.53085469713564 },
  { x: 108.25261791943721, y: -103.79462208604888 },
  { x: 109.30523782069422, y: -103.04677676347809 },
  { x: 110.34943628995903, y: -102.28793925599119 },
  { x: 111.38533152276837, y: -101.51791010861993 },
  { x: 112.4128053235855, y: -100.73669670858531 },
  { x: 113.4318872412946, y: -99.94416608590855 },
  { x: 114.44210449374877, y: -99.14037733835801 },
  { x: 115.44298429880104, y: -98.32587712029107 },
  { x: 116.43505853636674, y: -97.50014832623451 },
  { x: 117.41776577764637, y: -96.6635529300196 },
  { x: 118.39137196259759, y: -95.81559598783628 },
  { x: 119.35493152692652, y: -94.95719351509418 },
  { x: 120.30891725278013, y: -94.08789489130955 },
  { x: 121.25315184685326, y: -93.2077370525876 },
  { x: 122.18763530914596, y: -92.31648360785488 },
  { x: 123.1115107220169, y: -91.41511705751046 },
  { x: 124.0251326720763, y: -90.50326804050206 },
  { x: 124.92811702382974, y: -89.58098088015598 },
  { x: 125.82040467950887, y: -88.64849196754564 },
  { x: 126.70226157907136, y: -87.70557968603968 },
  { x: 127.57280125599169, y: -86.75284978776388 },
  { x: 128.4324669435326, y: -85.78999200943429 },
  { x: 129.28087450619972, y: -84.81750129486099 },
  { x: 130.11802394399308, y: -83.83505260631796 },
  { x: 130.94391525691262, y: -82.84279368822611 },
  { x: 131.75831205388494, y: -81.84114561218507 },
  { x: 132.5606824549947, y: -80.83039647981562 },
  { x: 133.35158788904138, y: -79.81011044507603 },
  { x: 134.13043737834133, y: -78.78106316617615 },
  { x: 134.89734911843126, y: -77.74284834595844 },
  { x: 135.65208671823777, y: -76.69599047711715 },
  { x: 136.39476837329752, y: -75.64049694687333 },
  { x: 137.1254827302631, y: -74.57573984143808 },
  { x: 137.8435206159141, y: -73.50321876668372 },
  { x: 138.54917751909232, y: -72.42256436155792 },
  { x: 139.24218749984018, y: -71.33365104330294 },
  { x: 139.9229642425362, y: -70.23641232692934 },
  { x: 140.59073947619163, y: -69.13202278058343 },
  { x: 141.24574959187993, y: -68.0197436821606 },
  { x: 141.88787639406434, y: -66.90032852820754 },
  { x: 142.51729717605002, y: -65.7733340854615 },
  { x: 143.13350960680583, y: -64.63932178272195 },
  { x: 143.73680917517356, y: -63.49835071775727 },
  { x: 144.32692994119563, y: -62.35073115385137 },
  { x: 144.90390145375616, y: -61.19610850439407 },
  { x: 145.46787145727612, y: -60.03466006269045 },
  { x: 146.0182489740718, y: -58.867582558549934 },
  { x: 146.55521129744835, y: -57.69410772098377 },
  { x: 147.0788175251741, y: -56.51457536216005 },
  { x: 147.58924495055413, y: -55.32846837660558 },
  { x: 148.08569575371556, y: -54.13716078743487 },
  { x: 148.56852452126853, y: -52.940327556921915 },
  { x: 149.03776080209724, y: -51.737835715087876 },
  { x: 149.49313865624404, y: -50.52962616416439 },
  { x: 149.93448079040385, y: -49.31673311509788 },
  { x: 150.3617576556925, y: -48.09871333462558 },
  { x: 150.7747624099206, y: -46.87592140935771 },
  { x: 151.17361324862503, y: -45.64826869264171 },
  { x: 151.5579555851955, y: -44.41560744005665 },
  { x: 151.92755302855858, y: -43.1788979903385 },
  { x: 152.28225783429332, y: -41.937889177971705 },
  { x: 152.62183361132628, y: -40.692551454072074 },
  { x: 152.946043968584, y: -39.44301778861843 },
  { x: 153.25447522168793, y: -38.18970186598934 },
  { x: 153.54659549072272, y: -36.932736656163634 },
  { x: 153.82219793349915, y: -35.67150163257345 },
  { x: 154.08054382791258, y: -34.40610021631345 },
  { x: 154.32053986524826, y: -33.13731545281447 },
  { x: 154.54106318790727, y: -31.86551670312881 },
  { x: 154.74031131395438, y: -30.59024595955163 },
  { x: 154.91559529492892, y: -29.31153277096711 },
  { x: 155.06056212073153, y: -28.028579317502302 },
  { x: 154.32358340031914, y: -27.629506862166522 },
  { x: 153.0439985196512, y: -27.797167231021824 },
  { x: 151.76432499233073, y: -27.964812825435025 },
  { x: 150.48417868286333, y: -28.13254706650078 },
  { x: 149.2045938021954, y: -28.30019266091399 },
  { x: 147.92468388380146, y: -28.46788257865347 },
  { x: 146.645010356481, y: -28.635542947508767 },
  { x: 145.36477540036105, y: -28.803277188574523 },
  { x: 144.08471773754619, y: -28.970981880756096 },
  { x: 142.80510330799407, y: -29.138642249611394 },
  { x: 142.39936757927498, y: -30.124836259224637 },
  { x: 142.26796369131245, y: -31.40863185588866 },
  { x: 142.0984417427536, y: -32.68852699984051 },
  { x: 141.89718429258204, y: -33.963280637944486 },
  { x: 141.66758946247882, y: -35.23354284565262 },
  { x: 141.41193251652604, y: -36.49857490086034 },
  { x: 141.13136586120686, y: -37.75887913459875 },
  { x: 140.82769197845644, y: -39.01327359150052 },
  { x: 140.50132455265336, y: -40.262157181502126 },
  { x: 140.15335689251236, y: -41.50499802468829 },
  { x: 139.7842913290646, y: -42.74219503099546 },
  { x: 139.39483703553043, y: -43.97252192173004 },
  { x: 138.98528950075172, y: -45.19649580236524 },
  { x: 138.5562397024121, y: -46.413717762964595 },
  { x: 138.10801267823763, y: -47.62406960799135 },
  { x: 137.64081527041756, y: -48.827876375171535 },
  { x: 137.15538620105647, y: -50.023778815832735 },
  { x: 136.6518732145753, y: -51.21216106546931 },
  { x: 136.13051270204744, y: -52.39290492854453 },
  { x: 135.5914524078939, y: -53.56623202168979 },
  { x: 135.03537195645086, y: -54.731019487306106 },
  { x: 134.4623008966025, y: -55.88763668644577 },
  { x: 133.8726233638432, y: -57.03549264142514 },
  { x: 133.2663984559413, y: -58.17519310436993 },
  { x: 132.6440398572754, y: -59.306043676501886 },
  { x: 132.00578395891898, y: -60.42805913226306 },
  { x: 131.35201489636637, y: -61.54082578727491 },
  { x: 130.68264402296504, y: -62.64453570928461 },
  { x: 129.99784863202012, y: -63.73938096603937 },
  { x: 129.29904706997237, y: -64.82349997783564 },
  { x: 128.58558926136976, y: -65.89801560227238 },
  { x: 127.85712061960213, y: -66.96363701256998 },
  { x: 127.11423212235309, y: -68.01986187769732 },
  { x: 126.35781023614817, y: -69.06567076115012 },
  { x: 125.58803225429243, y: -70.10087159518115 },
  { x: 124.80433674798644, y: -71.12682362846284 },
  { x: 124.00775792817659, y: -72.14199770623874 },
  { x: 123.1982366970945, y: -73.14697741897143 },
  { x: 122.37571395697182, y: -74.14202131939753 },
  { x: 121.54066248995551, y: -75.12659014038071 },
  { x: 120.69405740922355, y: -76.1001446147846 },
  { x: 119.83504179713465, y: -77.06344562637693 },
  { x: 118.96405888695158, y: -78.01660398347342 },
  { x: 118.08187694966308, y: -78.95866673455909 },
  { x: 117.18837778973244, y: -79.8902617934229 },
  { x: 116.28332501608617, y: -80.8117141977908 },
  { x: 115.36763464413396, y: -81.72223351501096 },
  { x: 114.44198629821203, y: -82.62159812845196 },
  { x: 113.50567080509998, y: -83.5103842413554 },
  { x: 112.55907230029217, y: -84.38870266203693 },
  { x: 111.60298860366159, y: -85.25604367224443 },
  { x: 110.63750836186074, y: -86.11234817420953 },
  { x: 109.66257247712127, y: -86.95794859287925 },
  { x: 108.67841734051667, y: -87.7929852854535 },
  { x: 107.68516114758366, y: -88.61750257525854 },
  { x: 106.68321758270078, y: -89.43126407122091 },
  { x: 105.67291168359407, y: -90.23418851390909 },
  { x: 104.6540957058426, y: -91.02671913658584 },
  { x: 103.6274492737826, y: -91.80850873986203 },
  { x: 102.59238140973038, y: -92.58018523752652 },
  { x: 101.55016271570585, y: -93.3410025202537 },
  { x: 100.49987717629931, y: -94.09178056957964 },
  { x: 99.44190892700514, y: -94.83246767495703 },
  { x: 98.37782405868508, y: -95.56210349764991 },
  { x: 97.30614512712992, y: -96.28195125245712 },
  { x: 96.22778814774938, y: -96.99155293167381 },
  { x: 95.14290086496435, y: -97.69098240751046 },
  { x: 94.05133553435392, y: -98.38054255602992 },
  { x: 92.95442185570634, y: -99.05955375289601 },
  { x: 91.85071193369664, y: -99.7291314684866 },
  { x: 90.74094449042938, y: -100.3889802139599 },
  { x: 89.62535591697805, y: -101.0390408915475 },
  { x: 88.50480313098393, y: -101.67898846352342 },
  { x: 87.37916793691032, y: -102.3091849037189 },
  { x: 86.2479184548419, y: -102.93008821983878 },
  { x: 85.1113501736205, y: -103.54161715245154 },
  { x: 83.9695221910145, y: -104.1438381865466 },
  { x: 82.82293683805501, y: -104.73678087100815 },
  { x: 81.67159411474205, y: -105.32056340137291 },
  { x: 80.51419387017152, y: -105.89193540038076 },
  { x: 79.34893362240828, y: -106.44764649077152 },
  { x: 78.17643389802016, y: -106.98738640926125 },
  { x: 76.99666514812297, y: -107.51085966700819 },
  { x: 75.8100410570953, y: -108.01815491066482 },
  { x: 74.61623658721112, y: -108.50939772298894 },
  { x: 73.41625640053265, y: -108.98393802852854 },
  { x: 72.20915493276603, y: -109.44235203052517 },
  { x: 70.99649827477299, y: -109.88409307462145 },
  { x: 69.77763635110146, y: -110.30922764580679 },
  { x: 68.55242141733058, y: -110.7179699734915 },
  { x: 67.322419564322, y: -111.1099137605181 },
  { x: 66.08748304765486, y: -111.48498513467611 },
  { x: 64.84681404745615, y: -111.84358300590198 },
  { x: 63.601653616861626, y: -112.18550053200647 },
  { x: 62.352858673512564, y: -112.51036835193727 },
  { x: 61.09904041985236, y: -112.81882915392536 },
  { x: 59.841528555669264, y: -113.1106465468973 },
  { x: 58.580086689889804, y: -113.38576143308468 },
  { x: 57.3155717401553, y: -113.64438065467682 },
  { x: 56.04748137543462, y: -113.88648205001057 },
  { x: 54.77619973122217, y: -114.11224291239101 },
  { x: 53.50264282292761, y: -114.32158936960771 },
  { x: 52.2254809507627, y: -114.51483168494458 },
  { x: 50.94684163438864, y: -114.69184427564386 },
  { x: 49.66625209165849, y: -114.85274533724225 },
  { x: 48.38350548038296, y: -114.99780080969742 },
  { x: 47.098690447214615, y: -115.1270624035567 },
  { x: 45.812486616489664, y: -115.24062615269366 },
  { x: 44.52601684580706, y: -115.33863241430818 },
  { x: 43.23777414207347, y: -115.42116983505281 },
  { x: 41.94823128743582, y: -115.48856345265358 },
  { x: 40.65833384618796, y: -115.5407689437842 },
  { x: 39.367609036182984, y: -115.5779709889708 },
  { x: 38.07700242171474, y: -115.60042814095002 },
  { x: 36.78633670947813, y: -115.60822165915332 },
  { x: 35.494814079600204, y: -115.6014254157912 },
  { x: 34.20400062294267, y: -115.58034967414756 },
  { x: 32.91371904620044, y: -115.5451421786433 },
  { x: 31.623880702720953, y: -115.49597283536252 },
  { x: 30.334308299199115, y: -115.43284903152622 },
  { x: 29.046154242118075, y: -115.35611057930254 },
  { x: 27.75909349375181, y: -115.26591999755446 },
  { x: 26.47238733199574, y: -115.16238070737664 },
  { x: 25.186804027838633, y: -115.04568477651625 },
  { x: 23.902520874585583, y: -114.91601688549946 },
  { x: 22.619626518889145, y: -114.77353216596823 },
  { x: 21.338061862980947, y: -114.61839313678556 },
  { x: 20.058875892249493, y: -114.45088789957221 },
  { x: 18.780591162485628, y: -114.27096474378091 },
  { x: 17.504286207962036, y: -114.07894131991658 },
  { x: 16.229857607584073, y: -113.87495059795809 },
  { x: 14.957394008004293, y: -113.65916248398945 },
  { x: 13.686378303749485, y: -113.43163607577904 },
  { x: 12.417977675744892, y: -113.19265947494767 },
  { x: 11.151896635148674, y: -112.94232132814787 },
  { x: 9.888312475265936, y: -112.6808728008952 },
  { x: 8.626028466287254, y: -112.40821047209502 },
  { x: 7.366817541263624, y: -112.12485144722052 },
  { x: 6.110398985795304, y: -111.83071446684022 },
  { x: 4.856255694409087, y: -111.52594727537502 },
  { x: 3.6046831559468058, y: -111.21080842556152 },
  { x: 2.355238137145713, y: -110.8851649474209 },
  { x: 1.1091025933731347, y: -110.5494526869949 },
  { x: -0.13438832526504993, y: -110.20377506537811 },
  { x: -1.375190295442566, y: -109.84802127425485 },
  { x: -2.613406738254055, y: -109.48244986636173 },
  { x: -3.848683067089319, y: -109.10724552222491 },
  { x: -5.080605597569793, y: -108.72251905016005 },
  { x: -6.309691435168683, y: -108.32843296903017 },
  { x: -7.536044000980631, y: -107.92475088776182 },
  { x: -8.758850700690598, y: -107.51218936679642 },
  { x: -9.97862863977179, y: -107.09027562398705 },
  { x: -11.195067554940284, y: -106.65959324979633 },
  { x: -12.408137897311896, y: -106.2198763042666 },
  { x: -13.619139817790687, y: -105.77102875352428 },
  { x: -14.826462902188673, y: -105.31347905639 },
  { x: -16.030491286000235, y: -104.8472936978532 },
  { x: -17.23050102156289, y: -104.37279032841884 },
  { x: -18.427733162012323, y: -103.88945184261371 },
  { x: -19.6215524063386, y: -103.39778057146891 },
  { x: -20.811766686794535, y: -102.8975548983531 },
  { x: -21.998435101148484, y: -102.38912202265543 },
  { x: -23.181365581653267, y: -101.87243023382852 },
  { x: -24.3599966995094, y: -101.34774547183011 },
  { x: -25.535466086757925, y: -100.81472792449202 },
  { x: -26.706990697968006, y: -100.27342191514056 },
  { x: -27.874777375328915, y: -99.72400473708082 },
  { x: -29.039165931008753, y: -99.16617351424992 },
  { x: -30.19900395852439, y: -98.60035670546851 },
  { x: -31.35505972886458, y: -98.02634746854734 },
  { x: -32.50712639984004, y: -97.44377644243409 },
  { x: -33.65517442256659, y: -96.85293172874954 },
  { x: -34.79825823275037, y: -96.2538133274937 },
  { x: -35.93698358251713, y: -95.6462143964773 },
  { x: -37.07092201304622, y: -95.02976557464804 },
  { x: -38.2003099154111, y: -94.40431173036397 },
  { x: -39.32436424418091, y: -93.76961647255159 },
  { x: -40.442907706050576, y: -93.12516269573773 },
  { x: -41.55517203003131, y: -92.47059581331219 },
  { x: -42.66121631389148, y: -91.80446054272893 },
  { x: -43.75891303796992, y: -91.1253754736524 },
  { x: -44.84495272723809, y: -90.42826558522414 },
  { x: -44.20037336766645, y: -89.32283444071076 },
  { x: -43.63173464044556, y: -88.16442214685696 },
  { x: -43.09577697913125, y: -86.98995742167067 },
  { x: -42.623925622052326, y: -85.78901689625624 },
  { x: -42.222858617034184, y: -84.5621029016448 },
  { x: -41.86475568961836, y: -83.32207658967711 },
  { x: -41.53679262406938, y: -82.07310435302294 },
  { x: -41.23205498148837, y: -80.81821495231111 },
  { x: -40.94704121909961, y: -79.56006778711807 },
  { x: -40.67977156166285, y: -78.2975769359501 },
  { x: -40.63643812300824, y: -78.21666470383555 },
  { x: -40.877483145732434, y: -79.48482155354563 },
  { x: -41.16367886348851, y: -80.74305736539121 },
  { x: -41.48989854487069, y: -81.99182275985609 },
  { x: -41.85466474566981, y: -83.23014262376223 },
  { x: -42.257859270349144, y: -84.45650257679522 },
  { x: -42.69960031444542, y: -85.66887113316749 },
  { x: -43.18109938221015, y: -86.86641353690084 },
  { x: -43.70368617343157, y: -88.04651471174508 },
  { x: -44.269015425623955, y: -89.20743866075445 },
  { x: -44.87813612417579, y: -90.3451297995748 },
  { x: -45.53310191653781, y: -91.45695827751383 },
  { x: -46.23596645016074, y: -92.53959984510094 },
  { x: -46.98802987594865, y: -93.58845965084564 },
  { x: -47.79139016467854, y: -94.59974066313039 },
  { x: -48.64595866969787, y: -95.56651366861425 },
  { x: -49.552946895258124, y: -96.48455317685901 },
  { x: -50.518190745985514, y: -97.340842904382 },
  { x: -51.54300514722615, y: -98.12535100500304 },
  { x: -52.62043133675493, y: -98.83566924466119 },
  { x: -53.74373216897808, y: -99.47102196514662 },
  { x: -54.90606707720719, y: -100.03234734353218 },
  { x: -56.10112737466916, y: -100.5212188579006 },
  { x: -57.32214636688605, y: -100.93974186624996 },
  { x: -58.56410074354671, y: -101.2907161253566 },
  { x: -59.822366104276476, y: -101.57727381694392 },
  { x: -61.09290902638435, y: -101.80229595721978 },
  { x: -62.37335082469359, y: -101.96862662628685 },
  { x: -63.65909664771371, y: -102.07795011054351 },
  { x: -64.94872814900391, y: -102.13213537691439 },
  { x: -66.23999961336628, y: -102.13102729375753 },
  { x: -67.52939472358301, y: -102.07202555926479 },
  { x: -68.67057263073697, y: -101.79849892560225 },
  { x: -68.88967760695517, y: -100.52660414204298 },
  { x: -69.28037295362502, y: -99.29920259084254 },
  { x: -69.79034237130024, y: -98.11397468459252 },
  { x: -70.32774792793953, y: -96.93982022269014 },
  { x: -70.12198427293002, y: -97.32801868864651 },
  { x: -69.624307191075, y: -98.51868358958623 },
  { x: -69.20780089407116, y: -99.73979861567672 },
  { x: -68.87315978069678, y: -100.98616316330171 },
  { x: -68.62564355233647, y: -102.2523697866557 },
  { x: -68.47263943003603, y: -103.53360201761684 },
  { x: -68.42271659020855, y: -104.82297496617045 },
  { x: -68.48469537478275, y: -106.11237007638718 },
  { x: -68.66616984699368, y: -107.38979788850975 },
  { x: -68.97256222708896, y: -108.64298084116001 },
  { x: -69.4055863503512, y: -109.85847419203465 },
  { x: -69.96202138840444, y: -111.02235302946231 },
  { x: -70.6344653457608, y: -112.12358084520065 },
  { x: -71.41160099977813, y: -113.15341116953138 },
  { x: -72.28017567590028, y: -114.1075150909217 },
  { x: -73.22675940626598, y: -114.9848731728673 },
  { x: -74.23846887737139, y: -115.78731744618752 },
  { x: -75.30258329457565, y: -116.51747037435359 },
  { x: -76.40988340601362, y: -117.1803700421188 },
  { x: -77.55230236630327, y: -117.78127615086771 },
  { x: -78.72330987204016, y: -118.32501994316428 },
  { x: -79.92008400478474, y: -118.80730205635987 },
  { x: -81.1428907044947, y: -119.21889585136826 },
  { x: -82.3904150458239, y: -119.5487869816102 },
  { x: -83.65902251601779, y: -119.78460185183398 },
  { x: -84.94311360152363, y: -119.91299175360984 },
  { x: -86.2331735616345, y: -119.92075572292897 },
  { x: -87.51704303050899, y: -119.79677599211743 },
  { x: -88.77979982163458, y: -119.5333329151824 },
  { x: -90.00522159759477, y: -119.12836545745209 },
  { x: -91.17585974227934, y: -118.58664576372205 },
  { x: -92.2793037243314, y: -117.9184272968039 },
  { x: -93.3063195174437, y: -117.13759064504262 },
  { x: -94.25213497682064, y: -116.2592279010348 },
  { x: -95.1141941239804, y: -115.29925113891306 },
  { x: -95.89289586885944, y: -114.27028511944468 },
  { x: -96.587796978195, y: -113.18290834316723 },
  { x: -97.19521861590631, y: -112.04461883944218 },
  { x: -97.42921622975281, y: -111.58501549485717 },
  { x: -96.89813413432873, y: -112.76058830320034 },
  { x: -96.2479404867623, y: -113.87503185738959 },
  { x: -95.49606912872159, y: -114.9235075276399 },
  { x: -94.65070510112533, y: -115.89893096896839 },
  { x: -93.72016641487107, y: -116.79284381327759 },
  { x: -92.71228352426738, y: -117.59847197886853 },
  { x: -91.63621658341101, y: -118.3104892793672 },
  { x: -90.49697412817106, y: -118.91699490166883 },
  { x: -89.30178086073026, y: -119.40240180936678 },
  { x: -88.06102321387901, y: -119.75538539259787 },
  { x: -86.78851529097297, y: -119.96690369280203 },
  { x: -85.49999187283963, y: -120.02939219562839 },
  { x: -84.21330048552565, y: -119.93230194942355 },
  { x: -83.40606929296776, y: -120.212587890343 },
  { x: -83.52190091896578, y: -121.49779444622676 },
  { x: -83.70525174532234, y: -122.77527396889663 },
  { x: -83.94520345933176, y: -124.0438962135326 },
  { x: -84.23680662289335, y: -125.30104610388446 },
  { x: -84.57763822750412, y: -126.54605140283702 },
  { x: -84.96608785897605, y: -127.77721304954979 },
  { x: -85.40076671975255, y: -128.992477396572 },
  { x: -85.88086221551858, y: -130.19053690577857 },
  { x: -86.4057242708221, y: -131.37009881348646 },
  { x: -86.97431867471673, y: -132.5288878556136 },
  { x: -87.58583283288739, y: -133.66553000904545 },
  { x: -88.23983828651346, y: -134.77914250086704 },
  { x: -88.93448823033347, y: -135.86681476598633 },
  { x: -89.6691621377796, y: -136.9278967289513 },
  { x: -90.44272237681075, y: -137.9610956260789 },
  { x: -91.25409041315429, y: -138.96522950200185 },
  { x: -92.10134556933828, y: -139.93876550835316 },
  { x: -92.98323201778493, y: -140.88109050578595 },
  { x: -93.89815411874837, y: -141.79139189998526 },
  { x: -94.84492991686128, y: -142.6691932151936 },
  { x: -95.82100343364179, y: -143.51362275932757 },
  { x: -96.8251779392805, y: -144.32440720520847 },
  { x: -97.8555179818634, y: -145.10162781226782 },
  { x: -98.91047963219191, y: -145.84512944886367 },
  { x: -99.98868886715154, y: -146.55529625049036 },
  { x: -101.08789258432333, y: -147.23204326410593 },
  { x: -102.20654685450866, y: -147.87577309325727 },
  { x: -103.34325549292993, y: -148.4870508603545 },
  { x: -104.49712464584057, y: -149.06673717664935 },
  { x: -105.66574607917964, y: -149.61474339548937 },
  { x: -106.84821116475854, y: -150.13222931057868 },
  { x: -108.04746740377452, y: -150.6095176623473 },
  { x: -109.26598951527792, y: -151.03610382246814 },
  { x: -110.5015908818392, y: -151.40882236672306 },
  { x: -111.75270541259665, y: -151.725730455977 },
  { x: -113.01694703515246, y: -151.9843792264533 },
  { x: -114.29213651929814, y: -152.18315826396403 },
  { x: -115.57585824375171, y: -152.3207637239945 },
  { x: -116.86416743247472, y: -152.39621679975622 },
  { x: -118.15475188527982, y: -152.40926632573363 },
  { x: -119.44444987155944, y: -152.36012653133702 },
  { x: -120.73087531891576, y: -152.24935515175537 },
  { x: -122.01005390242618, y: -152.07835945259788 },
  { x: -123.28000584685039, y: -151.84883110748407 },
  { x: -124.53831553090643, y: -151.56259845362277 },
  { x: -125.78356460815351, y: -151.22195152953816 },
  { x: -127.0131010662362, y: -150.82928010123857 },
  { x: -128.2255878181452, y: -150.38735068300562 },
  { x: -129.42010146124977, y: -149.89866015555282 },
  { x: -130.59551175072994, y: -149.36587530567766 },
  { x: -131.7516266188385, y: -148.79117905719923 },
  { x: -132.88724194854498, y: -148.17761863879886 },
  { x: -134.00200315323917, y: -147.52737697429563 },
  { x: -135.09596933068948, y: -146.8425631152981 },
  { x: -136.1693325486431, y: -146.12511990094129 },
  { x: -137.2212432766797, y: -145.3774961950019 },
  { x: -138.25225555637778, y: -144.60098845477344 },
  { x: -139.26239893662145, y: -143.79748042162265 },
  { x: -140.2518507107159, y: -142.96805432343268 },
  { x: -141.22020458150357, y: -142.11464930572808 },
  { x: -142.16759351896326, y: -141.23800778422392 },
  { x: -143.09391410200035, y: -140.339223067635 },
  { x: -143.99893732676244, y: -139.41910036305535 },
  { x: -144.8825967082601, y: -138.47773570435848 },
  { x: -145.7432448962001, y: -137.5161226727751 },
  { x: -146.57972948409935, y: -136.53326768707456 },
  { x: -147.3888148691397, y: -135.52764528611087 },
  { x: -147.71318035803938, y: -134.6398859969328 },
  { x: -146.48861549972054, y: -134.23171248526862 },
  { x: -145.2709133697532, y: -133.8041475183592 },
  { x: -144.05961596043258, y: -133.35870178290847 },
  { x: -142.8551812794635, y: -132.89495420731677 },
  { x: -141.65814120676126, y: -132.41129807100668 },
  { x: -140.47042380701882, y: -131.90590873037988 },
  { x: -139.29387588549758, y: -131.37546932318676 },
  { x: -138.13120116510038, y: -130.81587255452592 },
  { x: -136.9857312825188, y: -130.21967210558316 },
  { x: -135.86537795149292, y: -129.57896364983952 },
  { x: -134.76655836981553, y: -128.9013929610774 },
  { x: -133.686265938521, y: -128.19507859522608 },
  { x: -132.62130199089646, y: -127.4645119826814 },
  { x: -131.57102383871097, y: -126.71435445992331 },
  { x: -130.53376197000816, y: -125.94670399772878 },
  { x: -129.50840830163116, y: -125.16300849142279 },
  { x: -128.4946747319592, y: -124.36377027203645 },
  { x: -127.49431203238015, y: -123.54752666980269 },
  { x: -128.23529462659937, y: -124.20313515039571 },
  { x: -129.23487428074756, y: -125.01970379035546 },
  { x: -130.2569775718644, y: -125.80782424206788 },
  { x: -131.2990780703522, y: -126.57021500287783 },
  { x: -132.35847205330822, y: -127.3075113737952 },
  { x: -133.43450944528038, y: -128.02037820471415 },
  { x: -134.52622990753278, y: -128.70872684898208 },
  { x: -135.63358172951806, y: -129.37265334047265 },
  { x: -136.75516872645858, y: -130.01121950211302 },
  { x: -137.89107215778586, y: -130.62419633005075 },
  { x: -139.0406345608268, y: -131.2109115871707 },
  { x: -140.20358999562376, y: -131.7707299724629 },
  { x: -141.379982785503, y: -132.30310483157 },
  { x: -142.5684167456869, y: -132.80654394584073 },
  { x: -143.76884755284917, y: -133.28057453312817 },
  { x: -144.98093539482167, y: -133.72423256108584 },
  { x: -146.20453252718355, y: -134.13669804817764 },
  { x: -147.43810240795725, y: -134.51658958406802 },
  { x: -148.68141603329033, y: -134.86319799553658 },
  { x: -149.93378639162555, y: -135.17548907163692 },
  { x: -151.19474808803704, y: -135.45242121420156 },
  { x: -152.46284583997877, y: -135.69302300366303 },
  { x: -153.73737786145136, y: -135.89643382876943 },
  { x: -155.01742813704516, y: -136.06180415910055 },
  { x: -156.30184426027702, y: -136.18829554506763 },
  { x: -157.59010173845272, y: -136.27519142622927 },
  { x: -158.87991053304805, y: -136.32188974407026 },
  { x: -160.17074615136866, y: -136.32834248165375 },
  { x: -161.46099817922672, y: -136.29764857820848 },
  { x: -162.75044499999078, y: -136.23042117308125 },
  { x: -164.03677441347352, y: -136.12633153493553 },
  { x: -165.3197906583172, y: -135.98500291549794 },
  { x: -166.59791286921808, y: -135.806269102295 },
  { x: -167.87084186372374, y: -135.58984938092698 },
  { x: -169.13632823302578, y: -135.33589149581474 },
  { x: -170.39354460836705, y: -135.04439175334778 },
  { x: -171.6415343446221, y: -134.71543880017865 },
  { x: -172.8791524225289, y: -134.34922470405454 },
  { x: -174.10564534554072, y: -133.94587135412274 },
  { x: -175.31901117675417, y: -133.50599188972998 },
  { x: -176.51865155126453, y: -133.02978576584457 },
  { x: -177.70328109260984, y: -132.51771837739236 },
  { x: -178.872397469759, y: -131.96991900074164 },
  { x: -180.02384730777712, y: -131.38728887686003 },
  { x: -181.1572538583909, y: -130.7698132313054 },
  { x: -182.27115445183327, y: -130.11791313567738 },
  { x: -183.3647364937892, y: -129.43147778166028 },
  { x: -184.43566931601873, y: -128.71097995140104 },
  { x: -185.48236466599704, y: -127.9557326333424 },
  { x: -186.50249187548414, y: -127.16502665426395 },
  { x: -187.49208770038896, y: -126.3365202650942 },
  { x: -188.44381663021306, y: -125.46408945958613 },
  { x: -189.3801912210935, y: -124.57652223815526 },
  { x: -190.3061793791835, y: -123.67748266244027 },
  { x: -191.20574714120326, y: -122.75204115870763 },
  { x: -192.08214303760766, y: -121.80386917581707 },
  { x: -192.9356607104332, y: -120.83558179001884 },
  { x: -193.76687636292152, y: -119.84810979116465 },
  { x: -194.57573828452527, y: -118.84213280359079 },
  { x: -195.3622206199708, y: -117.81770253784453 },
  { x: -196.12484407824365, y: -116.77643679533489 },
  { x: -196.86338150229673, y: -115.71809918498843 },
  { x: -197.57726961652523, y: -114.64251241350006 },
  { x: -198.26491093437807, y: -113.550843661795 },
  { x: -198.92643657902877, y: -112.44178539174814 },
  { x: -199.55961745652675, y: -111.31730260415766 },
  { x: -200.1638625891883, y: -110.17661964081377 },
  { x: -200.73769822641495, y: -109.02051954714732 },
  { x: -201.2800587615707, y: -107.84903925926349 },
  { x: -201.78927468269924, y: -106.66306524368785 },
  { x: -202.26411971110696, y: -105.46264182374664 },
  { x: -202.70304068356901, y: -104.2488918570388 },
  { x: -203.10464880252874, y: -103.02211821962725 },
  { x: -203.4674259940613, y: -101.7834880924372 },
  { x: -203.79008318809414, y: -100.53382884422578 },
  { x: -204.07122050623911, y: -99.2739973926343 },
  { x: -204.3094214488607, y: -98.00554505408238 },
  { x: -204.5035964008546, y: -96.72943216730599 },
  { x: -204.65269453002708, y: -95.44743905257712 },
  { x: -204.75558005114235, y: -94.16071811637896 },
  { x: -204.81168045456937, y: -92.87122697228862 },
  { x: -204.82042877109285, y: -91.58033964342066 },
  { x: -204.78147595451838, y: -90.29036094274129 },
  { x: -204.69470011569874, y: -89.00248021283895 },
  { x: -204.56015850559695, y: -87.71875848838538 },
  { x: -204.37822048526542, y: -86.44080618356858 },
  { x: -204.14958414709287, y: -85.17069172028135 },
  { x: -203.87499375359974, y: -83.90956011778583 },
  { x: -203.55543365199034, y: -82.65884449696485 },
  { x: -203.19359463753062, y: -81.41999275314343 },
  { x: -202.794021697969, y: -80.1925321041746 },
  { x: -202.3565301527793, y: -78.97824287033045 },
  { x: -201.88070077716722, y: -77.77827007087302 },
  { x: -201.36650402224856, y: -76.59453438327424 },
  { x: -200.81353913128154, y: -75.42812172902785 },
  { x: -200.22231582251842, y: -74.2808641389532 },
  { x: -199.59281008749073, y: -73.15389185787029 },
  { x: -198.9256535335979, y: -72.0491034015879 },
  { x: -198.2212967813237, y: -70.9673335260842 },
  { x: -197.4805431909569, y: -69.9104733599469 },
  { x: -196.70436787567553, y: -68.87929117416479 },
  { x: -195.89337658760533, y: -67.87499847298935 },
  { x: -195.04928316202893, y: -66.89877721178792 },
  { x: -194.17271735954054, y: -65.95118881935998 },
  { x: -193.26535053890163, y: -65.03329705553614 },
  { x: -192.32832771937444, y: -64.14544173248447 },
  { x: -191.36317251529962, y: -63.288494542288404 },
  { x: -190.37106872884976, y: -62.46263277825303 },
  { x: -189.35382622918104, y: -61.66841786917783 },
  { x: -188.31238688697684, y: -60.905731619526065 },
  { x: -187.24844606946715, y: -60.17504681144468 },
  { x: -186.16335194449286, y: -59.476437317144125 },
  { x: -185.05788386387425, y: -58.80968151999302 },
  { x: -183.93397727952535, y: -58.175222653254124 },
  { x: -182.79224163718243, y: -57.572809551411865 },
  { x: -181.634291044644, y: -57.00288544772901 },
  { x: -180.4606499946043, y: -56.465465116647636 },
  { x: -179.27263341240948, y: -55.96093269366212 },
  { x: -178.07079903324853, y: -55.489731412035226 },
  { x: -176.85630295721506, y: -55.05301367825009 },
  { x: -175.6292042820775, y: -54.652271710957955 },
  { x: -174.39041532963495, y: -54.290637691882246 },
  { x: -173.13890927616208, y: -53.97452372889071 },
  { x: -172.33031514132125, y: -54.4299459063638 },
  { x: -171.9340867660881, y: -55.65790888636373 },
  { x: -171.4472688991704, y: -56.85316125157289 },
  { x: -170.87964222123279, y: -58.012024165910475 },
  { x: -170.2347673728193, y: -59.130065296749024 },
  { x: -169.514982409391, y: -60.20107937841006 },
  { x: -168.72175000071488, y: -61.21948167178296 },
  { x: -167.85603048552693, y: -62.17652570714951 },
  { x: -166.9053320730387, y: -63.048705347142 },
  { x: -165.88767958260195, y: -63.84206333857588 },
  { x: -164.82102026774746, y: -64.56837491179816 },
  { x: -163.7176132218006, y: -65.23709570974745 },
  { x: -162.58516331631225, y: -65.85570160012207 },
  { x: -161.42900412487742, y: -66.42928976544364 },
  { x: -160.25313952130293, y: -66.96133219960369 },
  { x: -159.05951603833435, y: -67.45295176020116 },
  { x: -157.84821862901376, y: -67.8984307381466 },
  { x: -159.04060475245714, y: -67.50058456150443 },
  { x: -160.24028575668325, y: -67.02461113508194 },
  { x: -161.41659359352047, y: -66.49307103195302 },
  { x: -162.56727146693933, y: -65.90859410280996 },
  { x: -163.68953070099502, y: -65.27092918213717 },
  { x: -164.7788133803023, y: -64.57914548008293 },
  { x: -165.83080167415991, y: -63.83120412363857 },
  { x: -166.83883230918448, y: -63.025642443037036 },
  { x: -167.79653750083466, y: -62.16037724194341 },
  { x: -168.69537023436035, y: -61.234551602716365 },
  { x: -169.52682781833792, y: -60.247707517651094 },
  { x: -170.28156911175492, y: -59.200701904388886 },
  { x: -170.949850370052, y: -58.09687378684245 },
  { x: -171.52324277401587, y: -56.940744144291806 },
  { x: -171.99446252369535, y: -55.73944903226718 },
  { x: -172.3588926059369, y: -54.50148375497125 },
  { x: -172.61467513464746, y: -53.2368653841421 },
  { x: -172.76306593740478, y: -51.95487226941325 },
  { x: -172.8080541135737, y: -50.66527031700723 },
  { x: -172.75557529526435, y: -49.375771785695854 },
  { x: -172.61291697603855, y: -48.09327633993588 },
  { x: -172.38801672490993, y: -46.82229018456526 },
  { x: -172.08878625561857, y: -45.566994486695904 },
  { x: -171.7228861163889, y: -44.32954631487318 },
  { x: -171.29714948668834, y: -43.11100942892767 },
  { x: -170.81817315491074, y: -41.91266920532137 },
  { x: -170.29147537517733, y: -40.734171057444065 },
  { x: -169.72279232463018, y: -39.57586957190596 },
  { x: -169.11133357061735, y: -38.43905012516901 },
  { x: -168.45520059733008, y: -37.32764271882959 },
  { x: -167.752066430139, y: -36.245163670105484 },
  { x: -167.00051641621374, y: -35.19628170269765 },
  { x: -166.19836393812483, y: -34.18508933706544 },
  { x: -165.3446966740731, y: -33.216861049035565 },
  { x: -164.43926715215352, y: -32.297048607739804 },
  { x: -163.4820532107029, y: -31.431221977846697 },
  { x: -162.47439563034112, y: -30.624965898466854 },
  { x: -161.4180636505086, y: -29.883392326563968 },
  { x: -160.31620792098138, y: -29.211332504701986 },
  { x: -159.17268087753484, y: -28.612598238940535 },
  { x: -157.9924984432591, y: -28.0905581020765 },
  { x: -156.78038843962347, y: -27.646822508297863 },
  { x: -155.5424157751065, y: -27.282248375245928 },
  { x: -154.28376627888233, y: -26.99652543963678 },
  { x: -153.01000252839847, y: -26.788501294987277 },
  { x: -151.72589666845053, y: -26.65619616605714 },
  { x: -150.4367748854125, y: -26.597127946574986 },
  { x: -149.14619781982842, y: -26.608696334732695 },
  { x: -147.85779998445287, y: -26.688241930953787 },
  { x: -146.57562957641892, y: -26.833415598945688 },
  { x: -145.30210221700852, y: -27.042621698962524 },
  { x: -144.04060125346072, y: -27.315490869951994 },
  { x: -142.79524136789794, y: -27.65446089485921 },
  { x: -141.76198337300195, y: -27.99168753559962 },
  { x: -142.96038269437665, y: -27.513394521768763 },
  { x: -144.19889462602995, y: -27.15139114164077 },
  { x: -145.4607354017459, y: -26.88033922702856 },
  { x: -146.73719548791144, y: -26.690576292804256 },
  { x: -148.0226605965318, y: -26.575690231100097 },
  { x: -149.3127205566427, y: -26.53113051375188 },
  { x: -150.60351185163708, y: -26.552627326995136 },
  { x: -151.89133348377106, y: -26.63650183474906 },
  { x: -153.17376244454158, y: -26.779917344132066 },
  { x: -154.44709773620477, y: -26.990054234000667 },
  { x: -155.70586542796565, y: -27.27379739436954 },
  { x: -156.94457681458724, y: -27.63677588767558 },
  { x: -158.15489172350877, y: -28.084382385282215 },
  { x: -159.3278790044859, y: -28.622748280657454 },
  { x: -160.4507661523305, y: -29.258167486132308 },
  { x: -161.50644436310046, y: -29.999874028014016 },
  { x: -162.45878643227135, y: -30.86920220068283 },
  { x: -162.75455229489225, y: -29.776898147967827 },
  { x: -162.96349245495145, y: -28.503208269694444 },
  { x: -163.14034622039821, y: -27.22470192329921 },
  { x: -163.28794659050365, y: -25.942280349749698 },
  { x: -163.40739795481412, y: -24.657036857760698 },
  { x: -163.4990364318872, y: -23.369296485058218 },
  { x: -163.56271797091244, y: -22.080196863683312 },
  { x: -163.59804735556392, y: -20.789752768078074 },
  { x: -163.60440775288436, y: -19.49908705584146 },
  { x: -163.58099764939024, y: -18.208317922510204 },
  { x: -163.52692319133504, y: -16.918952361177652 },
  { x: -163.4408177428253, y: -15.630827852980794 },
  { x: -163.3218280798302, y: -14.345717330970615 },
  { x: -163.1683142392776, y: -13.063945832873134 },
  { x: -162.97901669997918, y: -11.787241968413069 },
  { x: -162.75243216245212, y: -10.516713820747286 },
  { x: -162.48693543806633, y: -9.253469473032652 },
  { x: -162.18076098099195, y: -7.999606896046176 },
  { x: -161.83254215533537, y: -6.756766052860022 },
  { x: -161.4403619772353, y: -5.527177884230017 },
  { x: -161.00272453442997, y: -4.312822165396437 },
  { x: -160.51825580380486, y: -3.1165799125671385 },
  { x: -159.98538600088767, y: -1.9408741342451423 },
  { x: -159.4031991102688, y: -0.7890734032273293 },
  { x: -158.77073479321226, y: 0.3360890086993575 },
  { x: -158.0876089142237, y: 1.4311558820854873 },
  { x: -157.35357769500854, y: 2.4929802607655525 },
  { x: -156.5760357438337, y: 3.523172558927536 },
  { x: -155.76562804622614, y: 4.5276130045238885 },
  { x: -154.92229550441743, y: 5.504883251113817 },
  { x: -154.046732517186, y: 6.453047846783325 },
  { x: -153.13913115227894, y: 7.370895287280902 },
  { x: -152.20034094011652, y: 8.256549218460918 },
  { x: -151.23068691842482, y: 9.108931106050685 },
  { x: -150.23182382471802, y: 9.926090723694116 },
  { x: -149.20385508009082, y: 10.707082507097347 },
  { x: -148.148841719215, y: 11.450163072093577 },
  { x: -147.0670718437113, y: 12.154770989883318 },
  { x: -145.96062864991464, y: 12.819207199626044 },
  { x: -144.83038382990844, y: 13.44254091146998 },
  { x: -143.67795518510172, y: 14.023752688910813 },
  { x: -142.50478322359845, y: 14.561719674349575 },
  { x: -141.31196125411336, y: 15.055407656839863 },
  { x: -140.10155769853927, y: 15.503206222193688 },
  { x: -138.8743334406439, y: 15.903578828433528 },
  { x: -137.63224609400442, y: 16.253969497077538 },
  { x: -136.37612302737796, y: 16.55081758758165 },
  { x: -135.1072791661106, y: 16.786543811152875 },
  { x: -133.82652710451742, y: 16.94727496666722 },
  { x: -132.54189675187524, y: 17.071129114720968 },
  { x: -131.25334378485772, y: 17.149064296754077 },
  { x: -129.96335769695733, y: 17.19001905023195 },
  { x: -128.67275108248907, y: 17.196977812457085 },
  { x: -127.3819302386105, y: 17.171536223175377 },
  { x: -126.09268287281468, y: 17.114181838975846 },
  { x: -124.80451404129154, y: 17.025313569794967 },
  { x: -123.51956603814438, y: 16.904842768980192 },
  { x: -122.23816390109918, y: 16.752518271015955 },
  { x: -120.96089860783964, y: 16.56807413594462 },
  { x: -119.68841284659672, y: 16.350742092777416 },
  { x: -118.42245000153723, y: 16.100344848209247 },
  { x: -117.16374879476577, y: 15.816188003461807 },
  { x: -115.9127746212082, y: 15.497325994241237 },
  { x: -114.67113050783146, y: 15.143389459495245 },
  { x: -113.44041209438144, y: 14.753816970424355 },
  { x: -112.22191953176223, y: 14.328002774902805 },
  { x: -111.01696035809888, y: 13.86537066968903 },
  { x: -109.826915983727, y: 13.365462647078187 },
  { x: -108.65346330782398, y: 12.82767295494452 },
  { x: -107.49836787621975, y: 12.252045916614309 },
  { x: -106.36280425706059, y: 11.63812352438271 },
  { x: -105.24901816554441, y: 10.986068297112732 },
  { x: -104.15821371870172, y: 10.295791588151827 },
  { x: -103.09241501509901, y: 9.567899149625747 },
  { x: -102.05302562673502, y: 8.802376207092404 },
  { x: -101.04172984000817, y: 8.000227422614023 },
  { x: -100.05999771190659, y: 7.162221067179367 },
  { x: -99.1092254272079, y: 6.289376577292755 },
  { x: -98.19073529847935, y: 5.382713389458507 },
  { x: -97.30259926102795, y: 4.445866016431153 },
  { x: -96.43430529930554, y: 3.4907574329786004 },
  { x: -95.58554315002822, y: 2.5180968123212457 },
  { x: -94.7578198062893, y: 1.5279728011116385 },
  { x: -93.95185921575128, y: 0.5193659628454596 },
  { x: -93.16980367251746, y: -0.5073838903091847 },
  { x: -92.41280558307096, y: -1.5529859315726904 },
  { x: -91.68269697823115, y: -2.6172628676399587 },
  { x: -90.98120646772273, y: -3.700894322847202 },
  { x: -90.31047634564898, y: -4.803570033910498 },
  { x: -89.6723238683872, y: -5.9257627829767765 },
  { x: -89.06930501441917, y: -7.0668372690361 },
  { x: -88.50388711557426, y: -8.227000334277749 },
  { x: -87.97838975926078, y: -9.406089459838718 },
  { x: -87.49618151827566, y: -10.603247728077696 },
  { x: -87.0600399877321, y: -11.818179650152848 },
  { x: -86.67365877815298, y: -13.049658947370574 },
  { x: -86.34086447004005, y: -14.296769604321195 },
  { x: -86.06611894490494, y: -15.557723913511634 },
  { x: -85.85453415971138, y: -16.83107397961691 },
  { x: -85.712995004474, y: -18.113835365334523 },
  { x: -85.65055821219497, y: -19.40300885891989 },
  { x: -85.68387457911149, y: -20.692861976841463 },
  { x: -85.74731603345275, y: -21.97566768588535 },
  { x: -85.79160981084333, y: -23.26506279610209 },
  { x: -85.94740630269906, y: -24.546110346537084 },
  { x: -86.17174143141769, y: -25.817259020770713 },
  { x: -86.44596985107957, y: -27.078449721034616 },
  { x: -86.75929144451581, y: -28.3307166582752 },
  { x: -87.10468835173286, y: -29.57434054689221 },
  { x: -87.47713726241962, y: -30.810296500063686 },
  { x: -87.87284114495851, y: -32.038820908863094 },
  { x: -88.28903717867844, y: -33.26081501425802 },
  { x: -88.72336145284474, y: -34.4762344929222 },
  { x: -89.17402625996432, y: -35.68598058582321 },
  { x: -89.64615833144299, y: -36.8871575023111 },
  { x: -90.16601185087748, y: -38.068403696417434 },
  { x: -90.73903858739956, y: -39.225035669999194 },
  { x: -91.36862188824824, y: -40.35164597725086 },
  { x: -92.05827807064131, y: -41.44267942794599 },
  { x: -92.81106544409171, y: -42.49086699657552 },
  { x: -93.6298797992494, y: -43.48857029657811 },
  { x: -94.51647929472327, y: -44.42617116615214 },
  { x: -95.47213453253322, y: -45.29354911246486 },
  { x: -96.49615111390091, y: -46.07848567190655 },
  { x: -97.58711807960663, y: -46.76778726768941 },
  { x: -98.74080255199112, y: -47.344714456923676 },
  { x: -99.95356263107881, y: -47.78527354565263 },
  { x: -100.3145318002604, y: -47.90098697611391 },
  { x: -99.0801050018454, y: -47.52875968205854 },
  { x: -97.91242174557912, y: -46.981159760376066 },
  { x: -96.81555977747888, y: -46.302554860667506 },
  { x: -95.7904203385122, y: -45.519080970992896 },
  { x: -94.83588795830123, y: -44.65102340034395 },
  { x: -93.94911116952225, y: -43.71361459851712 },
  { x: -93.12658842939958, y: -42.719841300110886 },
  { x: -92.36416811970547, y: -41.67952850911617 },
  { x: -91.65697467454969, y: -40.60010776990503 },
  { x: -91.00124061119891, y: -39.488449198050056 },
  { x: -90.39339051466695, y: -38.35030005152486 },
  { x: -89.82927276672609, y: -37.18929484308399 },
  { x: -89.29723033256604, y: -36.013899328045916 },
  { x: -88.788900877963, y: -34.82731956034452 },
  { x: -88.30663353920951, y: -33.62976238216907 },
  { x: -87.85330933251343, y: -32.421611929013956 },
  { x: -87.4313364919357, y: -31.20184876437485 },
  { x: -87.04454159797803, y: -29.97029559494667 },
  { x: -86.6973274343837, y: -28.727233135129136 },
  { x: -86.39510144695825, y: -27.4722477005437 },
  { x: -86.14513266121074, y: -26.20585639666356 },
  { x: -85.95760066774227, y: -24.92910820887722 },
  { x: -85.84800385630689, y: -23.642815731499713 },
  { x: -85.84770836746507, y: -22.352061372610553 },
  { x: -85.20934904801398, y: -21.47977831152342 },
  { x: -83.98593659617826, y: -21.074500590509174 },
  { x: -82.71153754468449, y: -20.877734570733455 },
  { x: -81.42159578011037, y: -20.872164606064928 },
  { x: -80.14254277935773, y: -21.039426064983754 },
  { x: -78.89253633175714, y: -21.358598337488246 },
  { x: -77.68283456218244, y: -21.807431113788486 },
  { x: -76.51925860081762, y: -22.36518107718788 },
  { x: -75.40333021519818, y: -23.013838182776794 },
  { x: -74.3348425631348, y: -23.737844943032783 },
  { x: -73.31165335052422, y: -24.52473172883056 },
  { x: -72.33107362890578, y: -25.36425985180065 },
  { x: -71.39031102872417, y: -26.24905686533935 },
  { x: -70.49740284647717, y: -27.181117319129033 },
  { x: -69.6632969437547, y: -28.166085050048675 },
  { x: -68.90186652168073, y: -29.207993480789288 },
  { x: -68.2297180531662, y: -30.30987137197964 },
  { x: -67.66803808817043, y: -31.47100955039933 },
  { x: -67.23990430524051, y: -32.6885565487247 },
  { x: -66.97061054923721, y: -33.94968815122023 },
  { x: -66.88118085125684, y: -35.23634998965002 },
  { x: -66.98535544244461, y: -36.52193329380713 },
  { x: -67.28535048911422, y: -37.77607658519335 },
  { x: -67.77516756777652, y: -38.968521806405114 },
  { x: -68.456505739272, y: -40.0631306720864 },
  { x: -69.6741709331341, y: -39.84572475670874 },
  { x: -70.92584689269103, y: -39.53125075678937 },
  { x: -72.17905939422548, y: -39.22144548057094 },
  { x: -73.43318791116961, y: -38.91948543310314 },
  { x: -74.69276819724551, y: -38.635299039471526 },
  { x: -75.95589434942342, y: -38.370925172684714 },
  { x: -77.22111847237832, y: -38.11482499346919 },
  { x: -78.48761319735311, y: -37.86365947791226 },
  { x: -79.43707794392668, y: -37.670232482049244 },
  { x: -78.16343238897957, y: -37.878182754488286 },
  { x: -76.89418961777575, y: -38.111825781724605 },
  { x: -75.62862568265274, y: -38.36640419340469 },
  { x: -74.36727246352584, y: -38.63995298873037 },
  { x: -73.10981969711109, y: -38.93194028778635 },
  { x: -71.85685836109221, y: -39.242144473941245 },
  { x: -70.60862484654263, y: -39.57058032163717 },
  { x: -69.36531122120954, y: -39.917558094158025 },
  { x: -68.12771530496589, y: -40.28341760367192 },
  { x: -66.89598484223262, y: -40.66889757228345 },
  { x: -65.67076990846172, y: -41.07461852656044 },
  { x: -64.4527944513157, y: -41.50123054195493 },
  { x: -63.24266422292031, y: -41.949959897160525 },
  { x: -62.04122136647478, y: -42.42163396093435 },
  { x: -60.849367122946674, y: -42.91764153083302 },
  { x: -59.668756229850274, y: -43.439135013339666 },
  { x: -58.50020128150061, y: -43.98776914596856 },
  { x: -57.34568205313794, y: -44.564784981855375 },
  { x: -56.20698625225536, y: -45.17223616845086 },
  { x: -55.0858277141355, y: -45.81205815766901 },
  { x: -53.985190876080836, y: -46.48608298032917 },
  { x: -52.90772036322579, y: -47.196940487123655 },
  { x: -51.85712456053533, y: -47.946566129966456 },
  { x: -50.83708230409026, y: -48.73763408287615 },
  { x: -49.85288284415938, y: -49.572478707703205 },
  { x: -48.90951994216963, y: -50.453508238508554 },
  { x: -48.013553450409695, y: -51.38236263836436 },
  { x: -47.167450700708855, y: -52.357180327567086 },
  { x: -46.372748235044625, y: -53.373986981194086 },
  { x: -45.63014045219533, y: -54.42978338750079 },
  { x: -44.94029220205508, y: -55.52080206375383 },
  { x: -44.30339555237107, y: -56.64314255724102 },
  { x: -43.7187413299229, y: -57.794101145059614 },
  { x: -43.18562036149017, y: -58.96957053230814 },
  { x: -42.70302798501067, y: -60.167024289388955 },
  { x: -42.26970837290659, y: -61.38282790354751 },
  { x: -41.88408065987416, y: -62.61482430623844 },
  { x: -41.54472649947256, y: -63.86026545123271 },
  { x: -41.25030141747147, y: -65.11709769107959 },
  { x: -40.999091578588256, y: -66.38326737832837 },
  { x: -40.7899445763398, y: -67.65720842211731 },
  { x: -40.621530710937826, y: -68.93671943057477 },
  { x: -40.492786222551764, y: -70.22125374934338 },
  { x: -40.40304626128748, y: -71.50818152773083 },
  { x: -40.35183804499805, y: -72.79802725843135 },
  { x: -40.33944228808321, y: -74.08875945565738 },
  { x: -40.36711481812075, y: -75.37885635187347 },
  { x: -40.438918606685846, y: -76.66771958217491 },
  { x: -40.31434051096961, y: -77.83767071530222 },
  { x: -39.24348894817158, y: -78.557932154488 },
  { x: -38.15905967309139, y: -79.2582554840712 },
  { x: -37.06510088286213, y: -79.94296222836356 },
  { x: -35.962750209524856, y: -80.61405432426854 },
  { x: -34.85239178857393, y: -81.2729944415532 },
  { x: -33.73542919200808, y: -81.92002635851205 },
  { x: -32.611965840921926, y: -82.55585924836546 },
  { x: -31.482179028620568, y: -83.18092895715516 },
  { x: -30.347014319397882, y: -83.79516161267068 },
  { x: -29.20577731447555, y: -84.3992959370166 },
  { x: -28.059842036968096, y: -84.9928886969302 },
  { x: -26.90846976477094, y: -85.57640528733731 },
  { x: -25.751941212283818, y: -86.14995651655364 },
  { x: -24.590463221696016, y: -86.71363841845282 },
  { x: -23.424464251828194, y: -87.26737712082435 },
  { x: -22.25354539274387, y: -87.81123910865766 },
  { x: -21.07875562983155, y: -88.34498060365821 },
  { x: -19.898720939976723, y: -88.86931077904646 },
  { x: -18.714401661915332, y: -89.38369775490705 },
  { x: -17.52672858549915, y: -89.88779433185086 },
  { x: -16.33429813872948, y: -90.3823466192035 },
  { x: -15.137789945942536, y: -90.86695570702851 },
  { x: -13.937159683812036, y: -91.34155511033647 },
  { x: -12.733279044421389, y: -91.80598969748542 },
  { x: -11.525039944613725, y: -92.26059928064346 },
  { x: -10.313122008725255, y: -92.7049332393268 },
  { x: -9.097347943450883, y: -93.13924273905103 },
  { x: -7.878175756495446, y: -93.56332093762681 },
  { x: -6.6551031168278305, y: -93.97709396284372 },
  { x: -5.429267656489089, y: -94.38030326196514 },
  { x: -4.199177156827972, y: -94.77342161713801 },
  { x: -2.9663533853799104, y: -95.15588021234181 },
  { x: -1.7304713044188917, y: -95.52757562648188 },
  { x: -0.49105813179798424, y: -95.88875902507378 },
  { x: 0.7510439892835915, y: -96.23914230649676 },
  { x: 1.9965885553725065, y: -96.5788584407296 },
  { x: 3.2445265810802577, y: -96.9074198711833 },
  { x: 4.495522916300968, y: -97.22505560171027 },
  { x: 5.749296846634894, y: -97.53164743677378 },
  { x: 7.006173409808055, y: -97.82719537637382 },
  { x: 8.264941101568937, y: -98.11135222112127 },
  { x: 9.526530711769313, y: -98.38421400488969 },
  { x: 10.790129646094144, y: -98.64549262605831 },
  { x: 12.056550498858465, y: -98.89537276515327 },
  { x: 13.324596540252864, y: -99.13353677166961 },
  { x: 14.59524288345538, y: -99.36009545392301 },
  { x: 15.867706483035162, y: -99.57483458250314 },
  { x: 17.142238504507766, y: -99.77772460852582 },
  { x: 18.41920830892548, y: -99.96873598310687 },
  { x: 19.697345294268427, y: -100.1475953790676 },
  { x: 20.97758025038838, y: -100.31436928139739 },
  { x: 22.258967612991484, y: -100.46885823512802 },
  { x: 23.54202448755093, y: -100.61106962748059 },
  { x: 24.826071249730514, y: -100.74082616514993 },
  { x: 26.11131474171951, y: -100.85810568647291 },
  { x: 27.397533346886558, y: -100.96281954479701 },
  { x: 28.685185072936488, y: -101.05492341679594 },
  { x: 29.973575521090996, y: -101.13429910693299 },
  { x: 31.262675142465902, y: -101.20088751743975 },
  { x: 32.55260213259793, y: -101.2546295505479 },
  { x: 33.84273596491926, y: -101.29542178516276 },
  { x: 35.13319483496658, y: -101.32323467240016 },
  { x: 36.42380144943483, y: -101.33798695282862 },
  { x: 37.71485129716582, y: -101.33964169034287 },
  { x: 39.005369264981525, y: -101.32813239995353 },
  { x: 40.29653730824925, y: -101.30339998389222 },
  { x: 41.58681888499148, y: -101.26538534439058 },
  { x: 42.87680497289188, y: -101.21398506035395 },
  { x: 44.166584218603, y: -101.14921390622445 },
  { x: 45.45459053126313, y: -101.07112359254938 },
  { x: 46.74221270842887, y: -100.97958853657097 },
  { x: 48.028771125764024, y: -100.87463089995235 },
  { x: 49.314147587731846, y: -100.7562137465883 },
  { x: 50.59769201888032, y: -100.62424104260522 },
  { x: 51.8803499835033, y: -100.47872017522415 },
  { x: 53.16117591730691, y: -100.3197250166556 },
  { x: 54.44079034685902, y: -100.14715953302589 },
  { x: 55.718631843360136, y: -99.96107543488237 },
  { x: 56.99375484251641, y: -99.76148010944611 },
  { x: 58.267075359737504, y: -99.54829229728561 },
  { x: 59.53782512403466, y: -99.3216671300428 },
  { x: 60.80612233094461, y: -99.0816046077177 },
  { x: 62.071376002783694, y: -98.82820076418388 },
  { x: 63.33426576388813, y: -98.56118965948373 },
  { x: 64.59440747876353, y: -98.28082245913278 },
  { x: 65.8510919741895, y: -97.98551091060621 },
  { x: 67.10381691913493, y: -97.67431683683115 },
  { x: 68.35249366694725, y: -97.34678223010282 },
  { x: 69.59661988659538, y: -97.00305483484212 },
  { x: 70.83628422473184, y: -96.64255844780747 },
  { x: 72.07062976371533, y: -96.26552946007233 },
  { x: 73.30007018792443, y: -95.87162067224756 },
  { x: 74.52377812860199, y: -95.46064001658596 },
  { x: 75.74178313463219, y: -95.03249884643499 },
  { x: 76.9529327995319, y: -94.58739661676287 },
  { x: 78.15814313871078, y: -94.12477928599118 },
  { x: 79.35623219680151, y: -93.64483892186712 },
  { x: 80.5470817782674, y: -93.1473391333172 },
  { x: 81.73107601860276, y: -92.63196226983648 },
  { x: 82.9063828869883, y: -92.09933624521382 },
  { x: 84.07371155664437, y: -91.54895134119708 },
  { x: 85.23276653872914, y: -90.9807336855758 },
  { x: 86.38304550221152, y: -90.39476453778147 },
  { x: 87.5238392738711, y: -89.79122857834025 },
  { x: 88.65482281598187, y: -89.17016274335738 },
  { x: 89.77611432408058, y: -88.53135280342251 },
  { x: 90.88765470039881, y: -87.87466578855681 },
  { x: 91.98838018510601, y: -87.20062619145456 },
  { x: 93.07784754493943, y: -86.5094039181998 },
  { x: 94.156529562046, y: -85.80058528441394 },
  { x: 95.22345112324767, y: -85.07463568502291 },
  { x: 96.27875997296533, y: -84.33148124781624 },
  { x: 97.32198332905212, y: -83.57136575108841 },
  { x: 98.35288480043448, y: -82.79442216481827 },
  { x: 99.37075521389208, y: -82.0011823689211 },
  { x: 100.37574231384582, y: -81.19149861897603 },
  { x: 101.36775745364315, y: -80.36544478719347 },
  { x: 102.34623920448459, y: -79.52346410683616 },
  { x: 103.31092162641251, y: -78.66574864565133 },
  { x: 104.2618933660794, y: -77.79229101641793 },
  { x: 105.19817931030727, y: -76.9041180428613 },
  { x: 106.12016359459051, y: -76.00094162336066 },
  { x: 107.02790531669743, y: -75.08278391957916 },
  { x: 107.92037026568165, y: -74.15076040189471 },
  { x: 108.79811987034269, y: -73.20448693481292 },
  { x: 109.66085864183864, y: -72.24429594328087 },
  { x: 110.50885252012722, y: -71.27006184454076 },
  { x: 111.34124458756708, y: -70.28295181951783 },
  { x: 112.15800529527404, y: -69.28312099985406 },
  { x: 112.95889825217462, y: -68.27102739325426 },
  { x: 113.74430759376325, y: -67.24652325529753 },
  { x: 114.51381963566132, y: -66.21019956366754 },
  { x: 115.26761167117394, y: -65.16214496501684 },
  { x: 116.00527001592256, y: -64.10306863256581 },
  { x: 116.72714925651736, y: -63.03273417524099 },
  { x: 117.43304255076907, y: -61.9516439240735 },
  { x: 118.12283170314096, y: -60.86024111232609 },
  { x: 118.7965462625172, y: -59.758717807745924 },
  { x: 119.45380209340341, y: -58.64788660464808 },
  { x: 120.09507197794653, y: -57.527392916422336 },
  { x: 120.71985358511543, y: -56.39816753292046 },
  { x: 121.32876744147799, y: -55.25947173203789 },
  { x: 121.92104527604542, y: -54.11281250686795 },
  { x: 122.49695302877537, y: -52.957731849705795 },
  { x: 123.05660889520458, y: -51.79443660274074 },
  { x: 123.59977648425959, y: -50.623562066982686 },
  { x: 124.12654444259293, y: -49.4450195957791 },
  { x: 124.63679457466787, y: -48.259178550182284 },
  { x: 125.13034958717934, y: -47.06620144905523 },
  { x: 125.60685489351712, y: -45.86707818001807 },
  { x: 126.0666650802914, y: -44.6609518254295 },
  { x: 126.50951420754454, y: -43.448236069668084 },
  { x: 126.93495904201382, y: -42.2296696348384 },
  { x: 127.34276319262571, y: -41.00522297205627 },
  { x: 127.7328675616119, y: -39.774290329195935 },
  { x: 128.10435613356267, y: -38.53821618048772 },
  { x: 128.45693341963627, y: -37.296394773805886 },
  { x: 128.78959475777037, y: -36.04919547020271 },
  { x: 129.1011581925977, y: -34.796913758520034 },
  { x: 129.39008718214072, y: -33.53873704444282 },
  { x: 129.6529540558342, y: -32.27510856123381 },
  { x: 129.88213520155884, y: -31.00487590240985 },
  { x: 128.89709359842874, y: -30.881139949892834 },
  { x: 127.61668134900368, y: -31.04541697150916 },
  { x: 126.33609180627354, y: -31.209723542009666 },
  { x: 125.05565000796429, y: -31.37400056362599 },
  { x: 123.77559234514943, y: -31.53823326191604 },
  { x: 124.30658579392097, y: -31.47024127941057 },
  { x: 125.58661390785166, y: -31.30620064886771 },
  { x: 126.86717390169763, y: -31.14208614611439 },
  { x: 128.1475270533543, y: -30.97800119224526 },
  { x: 129.42749606951662, y: -30.81397533614449 },
  { x: 130.70826290555186, y: -30.649831284506988 },
  { x: 131.98837966613507, y: -30.485775879522038 },
  { x: 133.26864417113921, y: -30.321705700094995 },
  { x: 134.54929281163774, y: -30.157576422899588 },
  { x: 135.82955731664188, y: -29.993506243472545 },
  { x: 137.11011731048785, y: -29.829391740719227 },
  { x: 138.39032271772362, y: -29.665336335734278 },
  { x: 139.67058722272776, y: -29.501266156307235 },
  { x: 140.9513836076472, y: -29.337122104669735 },
  { x: 142.23176630818804, y: -29.173037150800603 },
  { x: 143.5117057754662, y: -29.008996520257742 },
  { x: 144.79197028047034, y: -28.844926340830696 },
  { x: 146.07211658993774, y: -28.68087093584575 },
  { x: 147.35252883936278, y: -28.51677120753452 },
  { x: 148.6326160510618, y: -28.35273057699166 },
  { x: 149.91329424044451, y: -28.18860129979625 },
  { x: 151.19373603875374, y: -28.02450157148503 },
  { x: 152.47447332590482, y: -27.86037229428962 },
  { x: 153.75438324429877, y: -27.69634643818885 },
  { x: 155.03485459149218, y: -27.532246709877626 },
  { x: 156.31520774314887, y: -27.36816175600849 },
  { x: 157.5955313459214, y: -27.204076802139358 },
  { x: 158.87588449757806, y: -27.039991848270223 },
  { x: 160.1561490025822, y: -26.87592166884318 },
  { x: 161.4367089964282, y: -26.71180716608986 },
  { x: 162.71632342598028, y: -26.54782563331537 },
  { x: 163.99652883321605, y: -26.383755453888323 },
  { x: 165.27670469156763, y: -26.219700048903373 },
  { x: 166.55729423429779, y: -26.055585546150056 },
  { x: 167.83752919041774, y: -25.891515366723016 },
  { x: 169.1179414398428, y: -25.727415638411788 },
  { x: 170.3980877493102, y: -25.563360233426838 },
  { x: 171.67876593869292, y: -25.39923095623143 },
  { x: 172.9582326238241, y: -25.235264197899028 },
  { x: 174.23834938440731, y: -25.071208792914078 },
  { x: 175.51861388941145, y: -24.907138613487035 },
  { x: 176.79881929664722, y: -24.74306843405999 },
  { x: 178.07905425276718, y: -24.57899825463295 },
  { x: 179.35928920888713, y: -24.414928075205907 },
  { x: 180.63937642058616, y: -24.250887444663046 },
  { x: 181.91961137670611, y: -24.086817265236007 },
  { x: 183.20076234823577, y: -23.92262889027223 },
  { x: 184.48099730435572, y: -23.758558710845186 },
  { x: 185.76149820043332, y: -23.59445898253396 },
  { x: 187.0417036076691, y: -23.43038880310692 },
  { x: 188.3220567593258, y: -23.266303849237783 },
  { x: 189.602173519909, y: -23.102248444252833 },
  { x: 190.88276306263916, y: -22.938133941499515 },
  { x: 192.1627911765698, y: -22.774093310956655 },
  { x: 193.4423169594694, y: -22.610111778182162 },
  { x: 194.7226405622419, y: -22.44602682431303 },
  { x: 196.00284596947765, y: -22.28197141932808 },
  { x: 197.2832877677869, y: -22.117871691016852 },
  { x: 198.56375911498031, y: -21.953771962705627 },
  { x: 199.8443191088263, y: -21.78965745995231 },
  { x: 201.1244358694095, y: -21.62560205496736 },
  { x: 202.40514360767642, y: -21.46148755221404 },
  { x: 203.68520127049126, y: -21.29743214722909 },
  { x: 204.9657908132214, y: -21.13331764447577 },
  { x: 206.2457893782679, y: -20.969277013932913 },
  { x: 207.52614252992458, y: -20.805192060063778 },
  { x: 208.80652523046547, y: -20.641107106194642 },
  { x: 210.08664199104865, y: -20.477051701209692 },
  { x: 209.99116954625288, y: -19.701171874770147 },
  { x: 209.25563872116544, y: -18.640869263625518 },
  { x: 208.5199010538887, y: -17.580271163639054 },
  { x: 207.78413383772784, y: -16.519658289210497 },
  { x: 207.04833707268276, y: -15.458971542571483 },
  { x: 206.31277669871113, y: -14.398654156984762 },
  { x: 205.57703903143442, y: -13.338056056998296 },
  { x: 204.8411536197368, y: -12.277265889264642 },
  { x: 204.1053864035759, y: -11.216653014836087 },
  { x: 203.36976693183593, y: -10.156246982596814 },
  { x: 202.98675429505371, y: -8.945540550959855 },
  { x: 202.73337261318304, y: -7.679961841394752 },
  { x: 202.48005002908073, y: -6.4144865529242905 },
  { x: 202.22669789609427, y: -5.1490260388959195 },
  { x: 201.97334576310777, y: -3.883447329330817 },
  { x: 201.71987543458457, y: -2.6172924165241422 },
  { x: 201.4664642038297, y: -1.3514773158855735 },
  { x: 201.21305297307484, y: -0.08564744080491364 },
  { x: 200.95970084008835, y: 1.1799312687601895 },
  { x: 200.7062896093335, y: 2.445746369398758 },
  { x: 200.45287837857865, y: 3.711561470037326 },
  { x: 200.19949669670797, y: 4.977258375139162 },
  { x: 199.9460854659531, y: 6.24307347577773 },
  { x: 199.69267423519827, y: 7.509006771953032 },
  { x: 199.4392630044434, y: 8.7748218725916 },
  { x: 199.18588132257275, y: 10.040415356598794 },
  { x: 198.9324700918179, y: 11.306230457237362 },
  { x: 198.6791179588314, y: 12.571794392360372 },
  { x: 198.42570672807656, y: 13.837624267441035 },
  { x: 198.17235459509007, y: 15.103217751448227 },
  { x: 197.9189433643352, y: 16.369018077644704 },
  { x: 197.66559123134874, y: 17.6346115616519 },
  { x: 197.4121800005939, y: 18.900426662290467 },
  { x: 197.1588278676074, y: 20.16600537185557 },
  { x: 196.90541663685255, y: 21.431820472494138 },
  { x: 196.65206450386606, y: 22.697413956501332 },
  { x: 196.3986828219954, y: 23.962963117182255 },
  { x: 196.1453011401247, y: 25.228763443378732 },
  { x: 195.8919490071382, y: 26.494342152943833 },
  { x: 195.63853777638337, y: 27.76014247914031 },
  { x: 195.38515609451272, y: 29.025735963147508 },
  { x: 195.13177441264205, y: 30.291551063786073 },
  { x: 194.87839273077137, y: 31.557129773351175 },
  { x: 194.62501104890072, y: 32.82291532510556 },
  { x: 194.37162936703, y: 34.08849403467067 },
  { x: 194.11824768515936, y: 35.354294360867144 },
  { x: 193.8648660032887, y: 36.61987307043224 },
  { x: 193.61145477253385, y: 37.885717719955 },
  { x: 193.35810263954735, y: 39.15131120396219 },
  { x: 193.10475050656086, y: 40.4168899135273 },
  { x: 192.85133927580603, y: 41.682690239723776 },
  { x: 192.59798714281953, y: 42.948268949288874 },
  { x: 192.34457591206467, y: 44.21405450104326 },
  { x: 192.09122377907818, y: 45.479647985050455 },
  { x: 191.83781254832334, y: 46.74546308568902 },
  { x: 191.58446041533688, y: 48.01102702081203 },
  { x: 191.331049184582, y: 49.27685689589269 },
  { x: 191.07766750271134, y: 50.54249470322616 },
  { x: 190.82425627195647, y: 51.80830980386474 },
  { x: 190.57090413896998, y: 53.073888513429836 },
  { x: 190.31749290821514, y: 54.3397036140684 },
  { x: 190.06414077522868, y: 55.60528232363351 },
  { x: 189.8107886422422, y: 56.87086103319861 },
  { x: 189.55737741148732, y: 58.13664658495299 },
  { x: 189.30402527850083, y: 59.4022252945181 },
  { x: 189.050614047746, y: 60.668040395156666 },
  { x: 188.79723236587532, y: 61.93364865360595 },
  { x: 188.54382113512048, y: 63.19946375424452 },
  { x: 188.290469002134, y: 64.46504246380962 },
  { x: 188.03705777137912, y: 65.73082801556401 },
  { x: 189.07484413277618, y: 66.06626694881133 },
  { x: 190.35575871323235, y: 66.2268060365785 },
  { x: 191.63640735373085, y: 66.38728602657727 },
  { x: 192.91732193418704, y: 66.54779556546025 },
  { x: 194.19800012356976, y: 66.70830510434321 },
  { x: 195.47876695960497, y: 66.86881464322619 },
  { x: 196.75994748001878, y: 67.02935373099335 },
  { x: 198.0404779249806, y: 67.18983372099213 },
  { x: 199.32115611436328, y: 67.35031371099092 },
  { x: 200.60171610820927, y: 67.51079370098971 },
  { x: 201.88245339536033, y: 67.67130323987267 },
  { x: 202.81389332258217, y: 68.23592331884466 },
  { x: 203.1578718833584, y: 69.48001998960859 },
  { x: 203.5018504441347, y: 70.72411666037254 },
  { x: 203.8458881026793, y: 71.96839062444158 },
  { x: 204.1898371145714, y: 73.21242819743715 },
  { x: 204.53387477311603, y: 74.456672612622 },
  { x: 204.87782378500813, y: 75.70065108784921 },
  { x: 205.221743248016, y: 76.94462956307642 },
  { x: 205.56575135767645, y: 78.18881488049291 },
  { x: 205.90970036956853, y: 79.43285245348848 },
  { x: 206.2537380281132, y: 80.67709686867333 },
  { x: 206.59771658888943, y: 81.9211639905531 },
  { x: 206.94172469854988, y: 83.16540840573795 },
  { x: 207.28567371044196, y: 84.40944597873353 },
  { x: 207.6297113689866, y: 85.65369039391837 },
  { x: 207.97366038087867, y: 86.89769841802978 },
  { x: 208.31766849053912, y: 88.14194283321463 },
  { x: 208.6616175024312, y: 89.3859804062102 },
  { x: 209.0056551609758, y: 90.63022482139505 },
  { x: 209.3496041728679, y: 91.87423284550646 },
  { x: 209.69355318476, y: 93.11827041850201 },
  { x: 210.03756129442044, y: 94.36248528480269 },
  { x: 210.3815398551967, y: 95.60652285779825 },
  { x: 210.72554796485716, y: 96.8507672729831 },
  { x: 211.0694969767492, y: 98.09477529709451 },
  { x: 211.0003525877606, y: 99.32920948273056 },
  { x: 210.59768994299657, y: 100.55548817633205 },
  { x: 210.1949682004642, y: 101.78200326100699 },
  { x: 209.79230555570012, y: 103.00828195460848 },
  { x: 209.38958381316772, y: 104.23473794151506 },
  { x: 208.98695071728787, y: 105.46101663511656 },
  { x: 208.58428807252383, y: 106.68732487760222 },
  { x: 208.18156632999145, y: 107.91381041339301 },
  { x: 207.77890368522742, y: 109.1400891069945 },
  { x: 207.3762114915792, y: 110.36648599613271 },
  { x: 206.97357839569932, y: 111.59273514085002 },
  { x: 206.57085665316694, y: 112.81925022552498 },
  { x: 206.1681940084029, y: 114.04552891912647 },
  { x: 205.76547226587047, y: 115.27204400380141 },
  { x: 205.36280962110644, y: 116.4983226974029 },
  { x: 204.96008787857406, y: 117.72477868430948 },
  { x: 204.55742523381002, y: 118.95105737791098 },
  { x: 204.15470349127762, y: 120.17757246258594 },
  { x: 203.75204084651358, y: 121.40385115618743 },
  { x: 203.34940775063373, y: 122.63010030090473 },
  { x: 202.94668600810132, y: 123.85661538557969 },
  { x: 202.5439938144531, y: 125.08292362806536 },
  { x: 202.1412720719207, y: 126.30943871274032 },
  { x: 201.73860942715666, y: 127.53574695522599 },
  { x: 201.33588768462428, y: 128.76226203990095 },
  { x: 200.93322503986022, y: 129.9885998312708 },
  { x: 200.53047374844363, y: 131.21514446482993 },
  { x: 200.1278406525638, y: 132.44136406066306 },
  { x: 199.21835554629007, y: 132.92348365499564 },
  { x: 197.92993554925138, y: 132.84851813582293 },
  { x: 196.641249612255, y: 132.77352306776604 },
  { x: 195.35280006633215, y: 132.69855754859336 },
  { x: 194.06440961817762, y: 132.62359202942065 },
  { x: 192.7756941322971, y: 132.54862651024797 },
  { x: 191.48724458637423, y: 132.47366099107526 },
  { x: 190.19847000272534, y: 132.39866592301837 },
  { x: 188.9099613590341, y: 132.32370040384566 },
  { x: 187.62112767761684, y: 132.2487053357888 },
  { x: 186.3324712895047, y: 132.1737398166161 },
  { x: 185.0436671569716, y: 132.0987447485592 },
  { x: 183.75521761104875, y: 132.02377922938652 },
  { x: 182.46629528297893, y: 131.9488137102138 },
  { x: 181.1776093459826, y: 131.87381864215695 },
  { x: 179.88907115340717, y: 131.79885312298424 },
  { x: 178.60038521641084, y: 131.72388760381153 },
  { x: 177.31190612160378, y: 131.64889253575467 },
  { x: 176.02322018460742, y: 131.57392701658196 },
  { x: 174.7348001875687, y: 131.49896149740928 },
  { x: 173.44611425057238, y: 131.42399597823658 },
  { x: 172.1575169602286, y: 131.34900091017968 },
  { x: 170.86912651207408, y: 131.27403539100698 },
  { x: 170.18678367851638, y: 131.83082501567043 },
  { x: 170.2086794016961, y: 133.12149072790703 },
  { x: 170.23057512487583, y: 134.41218598902785 },
  { x: 170.25247084805557, y: 135.702940347917 },
  { x: 170.27436657123528, y: 136.9934878646169 },
  { x: 170.29626229441502, y: 138.2841535768535 },
  { x: 170.31815801759475, y: 139.5747010935534 },
  { x: 170.34005374077444, y: 140.8653372569058 },
  { x: 170.36194946395418, y: 142.15591432248988 },
  { x: 170.38384518713391, y: 143.4465209369581 },
  { x: 170.40574091031363, y: 144.73709800254218 },
  { x: 170.42763663349336, y: 146.02782281254716 },
  { x: 170.4495323566731, y: 147.3182816825945 },
  { x: 170.4714280798528, y: 148.60906559036783 },
  { x: 170.49332380303255, y: 149.89976085148862 },
  { x: 170.5152195262123, y: 151.19019017265177 },
  { x: 170.53711524939203, y: 152.48073768935166 },
  { x: 170.55901097257174, y: 153.7713147549357 },
  { x: 170.58090669575148, y: 155.06198046717233 },
  { x: 170.60280241893122, y: 156.3525575327564 },
  { x: 170.62469814211093, y: 157.64316414722464 },
  { x: 170.64659386529067, y: 158.93382985946124 },
  { x: 170.6684895884704, y: 160.2243182783928 },
  { x: 170.6903853116501, y: 161.51492489286105 },
  { x: 170.71228103482983, y: 162.80556105621346 },
  { x: 171.05623004672194, y: 164.0175085409861 },
  { x: 171.63098539296874, y: 165.1733426946949 },
  { x: 172.20571119033136, y: 166.32917684840373 },
  { x: 172.5214114689443, y: 166.9663098891612 },
  { x: 171.94263747444862, y: 165.8124259618085 },
  { x: 171.36392257772124, y: 164.65860113222413 },
  { x: 170.7852076809939, y: 163.50480585152394 },
  { x: 169.6221635995444, y: 163.26823748475348 },
  { x: 168.33194112057052, y: 163.22636671586596 },
  { x: 167.0418368371334, y: 163.18375722487383 },
  { x: 165.7517916514646, y: 163.14085224503984 },
  { x: 164.46174646579587, y: 163.0977699719008 },
  { x: 163.17181947566382, y: 163.05451040545665 },
  { x: 161.88177428999504, y: 163.01110309459156 },
  { x: 160.59167000655793, y: 162.9676957837265 },
  { x: 159.30165436977336, y: 162.92405208178795 },
  { x: 158.01149098856786, y: 162.8804083798494 },
  { x: 156.7214162540149, y: 162.83673512902666 },
  { x: 155.43137106834612, y: 162.7930027804356 },
  { x: 154.1414145293299, y: 162.7491522363078 },
  { x: 152.85136934366113, y: 162.70533124106416 },
  { x: 151.56132415799237, y: 162.6614806969363 },
  { x: 150.27121987455524, y: 162.61763015280852 },
  { x: 148.9811155911181, y: 162.57360231537558 },
  { x: 147.69109995433354, y: 162.52960402682683 },
  { x: 146.40129115973824, y: 162.4856057382781 },
  { x: 145.11124597406945, y: 162.44160744972936 },
  { x: 143.82123033728487, y: 162.39760916118064 },
  { x: 142.53115560273193, y: 162.35352222597936 },
  { x: 141.24113996594735, y: 162.30940574189387 },
  { x: 139.9510652313944, y: 162.26525970892422 },
  { x: 138.66116779014652, y: 162.22114322483873 },
  { x: 137.37103395782523, y: 162.1769971918691 },
  { x: 136.08081147885136, y: 162.13285115889943 },
  { x: 134.79097313537187, y: 162.088734674814 },
  { x: 133.50098704747148, y: 162.04633202601113 },
  { x: 132.2109418618027, y: 162.00921862747708 },
  { x: 130.92030569845028, y: 161.97736493032758 },
  { x: 129.62984682840295, y: 161.9511846189413 },
  { x: 128.33882652955614, y: 161.93050040001307 },
  { x: 127.04792442624606, y: 161.9154009201955 },
  { x: 125.75699277405181, y: 161.906122570562 },
  { x: 124.46612021962589, y: 161.90263580222836 },
  { x: 123.17536586073675, y: 161.9049110663105 },
  { x: 121.88467059961594, y: 161.9131552049976 },
  { x: 120.59382759407424, y: 161.9275455115948 },
  { x: 119.30330962625854, y: 161.94799333944954 },
  { x: 118.01267346290611, y: 161.97464643298275 },
  { x: 116.72224414174295, y: 162.00759343884698 },
  { x: 115.43205121165326, y: 162.0469230036948 },
  { x: 114.1421833192896, y: 162.09278287194707 },
  { x: 112.85249272023104, y: 162.14529123914056 },
  { x: 111.56303851224594, y: 162.204566300812 },
  { x: 110.27393889087104, y: 162.27066715472975 },
  { x: 108.98519385610632, y: 162.34371199643053 },
  { x: 107.69686250572019, y: 162.42390766810365 },
  { x: 106.40903348636515, y: 162.51131326751747 },
  { x: 105.12173634692542, y: 162.60616518574543 },
  { x: 103.83497108740099, y: 162.7086111672085 },
  { x: 102.54888545221276, y: 162.8188285052117 },
  { x: 101.26347944136076, y: 162.9369353952918 },
  { x: 99.97884170149752, y: 163.06313867963812 },
  { x: 98.69506087927557, y: 163.1976747493241 },
  { x: 97.41231426800005, y: 163.3408981909599 },
  { x: 96.1304836721342, y: 163.49286810231396 },
  { x: 94.84977593386732, y: 163.65399816776477 },
  { x: 93.57027969985195, y: 163.82461342503836 },
  { x: 92.292142714509, y: 164.0050093629766 },
  { x: 91.01545362449102, y: 164.1955110193055 },
  { x: 89.74044882087149, y: 164.3968571161296 },
  { x: 88.46724649918711, y: 164.60937269117497 },
  { x: 87.1960830505114, y: 164.8337078198936 },
  { x: 85.92722441480197, y: 165.0706898710426 },
  { x: 84.66096608090065, y: 165.32126440891585 },
  { x: 83.39786947760695, y: 165.58693842660674 },
  { x: 82.13834828929939, y: 165.8693075638611 },
  { x: 80.88337762915604, y: 166.17135625798142 },
  { x: 79.63487817464879, y: 166.4987874436151 },
  { x: 79.05004665889554, y: 166.04961485514676 },
  { x: 79.1273465399187, y: 164.7611062114555 },
  { x: 79.18656250382178, y: 163.4716815523546 },
  { x: 79.23002891245523, y: 162.18160681780165 },
  { x: 79.25818899908178, y: 160.89111839887016 },
  { x: 79.27142689919583, y: 159.6003935888652 },
  { x: 79.2693880261872, y: 158.3094914855551 },
  { x: 79.25177689121402, y: 157.01885532220268 },
  { x: 79.21779567440338, y: 155.7284555499237 },
  { x: 79.16682384918742, y: 154.43873540198095 },
  { x: 79.09788630238809, y: 153.15001991610043 },
  { x: 79.00974198086969, y: 151.8622204456296 },
  { x: 78.90109073372818, y: 150.57598706602045 },
  { x: 78.76652511515803, y: 149.29220624379852 },
  { x: 78.58952729890085, y: 148.01365557407698 },
  { x: 78.37305217337496, y: 146.7411919744972 },
  { x: 78.12185710893385, y: 145.47517003166936 },
  { x: 77.83978346052132, y: 144.21556019670925 },
  { x: 77.52984521432408, y: 142.96248066515363 },
  { x: 77.19467222103438, y: 141.7160496325392 },
  { x: 76.83612606035582, y: 140.47608980556092 },
  { x: 76.45606831199191, y: 139.24257163533457 },
  { x: 76.05568093130998, y: 138.0153473774392 },
  { x: 75.63602767814062, y: 136.79480116736926 },
  { x: 75.1975222368624, y: 135.5807557118196 },
  { x: 74.74028280301205, y: 134.37368379293716 },
  { x: 74.26330471452735, y: 133.17432413282654 },
  { x: 73.8429127392534, y: 132.03562833194397 },
  { x: 75.13245559389107, y: 131.97629417250417 },
  { x: 76.42196889964454, y: 131.9174623440955 },
  { x: 77.71160040093473, y: 131.8589555534128 },
  { x: 79.00117280445657, y: 131.80068515380358 },
  { x: 80.29053836578912, y: 131.74279888968877 },
  { x: 81.57996302489003, y: 131.68520811441576 },
  { x: 82.86947633064351, y: 131.6277946324479 },
  { x: 84.15890098974442, y: 131.57079483485856 },
  { x: 85.44844384438208, y: 131.5140018794585 },
  { x: 86.73804579678811, y: 131.4574453151319 },
  { x: 88.02758865142577, y: 131.40130243518388 },
  { x: 89.31710195717922, y: 131.34533684854097 },
  { x: 90.60667436070108, y: 131.28969629962407 },
  { x: 91.89636495975962, y: 131.23438078843319 },
  { x: 93.18590781439728, y: 131.17930166831576 },
  { x: 94.47562796234003, y: 131.1246066836927 },
  { x: 95.76522991474606, y: 131.07023673679566 },
  { x: 97.05495006268882, y: 131.01610318097212 },
  { x: 98.34464066174739, y: 130.96244240729547 },
  { x: 99.63439035857432, y: 130.90913622022904 },
  { x: 100.92402185986451, y: 130.85615507088863 },
  { x: 102.21371245892308, y: 130.8035285081584 },
  { x: 103.50340305798166, y: 130.75140427645928 },
  { x: 104.79324140146115, y: 130.69969372913874 },
  { x: 106.08299109828808, y: 130.64842641508093 },
  { x: 107.37271124623082, y: 130.5976023342859 },
  { x: 108.66260868747867, y: 130.54733968229033 },
  { x: 109.95259477537907, y: 130.49760891021006 },
  { x: 111.24246266774274, y: 130.4484986646976 },
  { x: 112.53244875564314, y: 130.3999498479847 },
  { x: 113.82240529465936, y: 130.35208065560795 },
  { x: 115.11239138255976, y: 130.3049501853358 },
  { x: 116.40246611711271, y: 130.25855843716823 },
  { x: 117.69224536282383, y: 130.21302360664197 },
  { x: 118.98234964626096, y: 130.16840479152538 },
  { x: 120.27248347858227, y: 130.12476108958683 },
  { x: 121.56249911536686, y: 130.08244708743655 },
  { x: 122.85266249657235, y: 130.04131504065356 },
  { x: 124.1429440733146, y: 130.00154224254302 },
  { x: 125.43331429670937, y: 129.96360147525183 },
  { x: 126.72359587345161, y: 129.92755183654836 },
  { x: 128.0139660968464, y: 129.89380701081117 },
  { x: 129.30445451577788, y: 129.8628988779556 },
  { x: 130.5950020324778, y: 129.83562525785453 },
  { x: 131.88560864694603, y: 129.81290216591768 },
  { x: 133.17627435918263, y: 129.79762539279497 },
  { x: 134.46708781584016, y: 129.79700486622713 },
  { x: 135.7578717236135, y: 129.80799705114327 },
  { x: 137.04856698473432, y: 129.8274106680516 },
  { x: 138.33920314808674, y: 129.85329549059605 },
  { x: 139.62969156701826, y: 129.88438091675675 },
  { x: 140.91988449710792, y: 129.91966228447146 },
  { x: 142.21016607385016, y: 129.95851906717232 },
  { x: 143.50018171063476, y: 130.00047848271242 },
  { x: 144.79031554295605, y: 130.04503820006065 },
  { x: 146.08015388643554, y: 130.0920209259119 },
  { x: 147.3700217787992, y: 130.14110162254013 },
  { x: 148.6598601222787, y: 130.19198480110353 },
  { x: 149.9494916235689, y: 130.2447295593705 },
  { x: 151.23918222262748, y: 130.29892221296242 },
  { x: 152.5287546261493, y: 130.35453321299514 },
  { x: 153.81832702967114, y: 130.4115330105845 },
  { x: 155.1078698843088, y: 130.46974431242532 },
  { x: 156.39732409229387, y: 130.52904892298093 },
  { x: 157.68674875139484, y: 130.589387744483 },
  { x: 158.97620295937992, y: 130.65073122804725 },
  { x: 160.2655389718283, y: 130.71304982478955 },
  { x: 161.55496363092922, y: 130.77622533917315 },
  { x: 162.84418144784087, y: 130.84025777119808 },
  { x: 164.133487911405, y: 130.90502892532757 },
  { x: 165.42261708166413, y: 130.97056835044583 },
  { x: 166.71171670303903, y: 131.03687604655286 },
  { x: 168.00066857999303, y: 131.10383381811192 },
  { x: 169.28944316364192, y: 131.171441665123 },
  { x: 170.57851323613264, y: 131.23969958758613 },
  { x: 171.8673469175499, y: 131.30854848773293 },
  { x: 173.1562987945039, y: 131.37795881667918 },
  { x: 174.44525067145784, y: 131.44790102554074 },
  { x: 175.7341434506435, y: 131.5183751143176 },
  { x: 177.02300668094495, y: 131.5894992785465 },
  { x: 178.3118699112464, y: 131.66109622492232 },
  { x: 179.60070359266362, y: 131.73313640456087 },
  { x: 180.88944862742832, y: 131.80564936634636 },
  { x: 182.1781050155405, y: 131.8786351102788 },
  { x: 183.466820501421, y: 131.9521527341265 },
  { x: 184.75550643841734, y: 132.0260840423528 },
  { x: 186.0441923754137, y: 132.10042903495767 },
  { x: 187.3328192146417, y: 132.17524680970945 },
  { x: 188.62144605386965, y: 132.25056691549233 },
  { x: 189.91004334421342, y: 132.32627115676962 },
  { x: 191.19855198790466, y: 132.4023299846571 },
  { x: 192.4870901804801, y: 132.47895024134405 },
  { x: 193.77556927528718, y: 132.55604328017793 },
  { x: 195.06404837009424, y: 132.6335204545062 },
  { x: 196.3524979160171, y: 132.71144086209722 },
  { x: 197.64091791305577, y: 132.79001134514027 },
  { x: 198.9291606167894, y: 132.86923190363532 },
  { x: 200.06971799737548, y: 133.1863505286891 },
  { x: 200.709599084362, y: 134.3074351945985 },
  { x: 201.34945062246433, y: 135.42851986050792 },
  { x: 201.98933170945085, y: 136.54957497753315 },
  { x: 202.629153698669, y: 137.67060054567418 },
  { x: 203.26894613900296, y: 138.79153746716267 },
  { x: 203.90870903045274, y: 139.91241529088282 },
  { x: 204.54856056855508, y: 141.03347040790803 },
  { x: 205.18835300888904, y: 142.1544368782807 },
  { x: 205.82820454699134, y: 143.27549199530594 },
  { x: 206.46817428063042, y: 144.39675395452045 },
  { x: 207.10799626984854, y: 145.51772042489313 },
  { x: 207.74787735683506, y: 146.6388346396867 },
  { x: 208.3877288949374, y: 147.75991930559613 },
  { x: 209.02760998192392, y: 148.88100397150552 },
  { x: 209.66746152002625, y: 150.00202953964657 },
  { x: 210.30734260701277, y: 151.12314375444018 },
  { x: 210.94719414511508, y: 152.24419887146541 },
  { x: 211.5870752321016, y: 153.3652835373748 },
  { x: 212.22689722131977, y: 154.48630910551586 },
  { x: 212.86680785719045, y: 155.60742332030944 },
  { x: 213.50665939529276, y: 156.72847843733467 },
  { x: 214.14648138451093, y: 157.8495040054757 },
  { x: 214.78633292261324, y: 158.97055912250093 },
  { x: 215.4261549118314, y: 160.0915255928736 },
  { x: 216.06600644993372, y: 161.21258070989884 },
  { x: 216.70582843915187, y: 162.33360627803987 },
  { x: 217.3457095261384, y: 163.4546909439493 },
  { x: 217.9855610642407, y: 164.57574606097452 },
  { x: 218.62544215122722, y: 165.69683072688392 },
  { x: 219.26526414044534, y: 166.81782674614078 },
  { x: 219.9051156785477, y: 167.93888186316602 },
  { x: 220.54496721665004, y: 169.05993698019125 },
  { x: 221.18478920586816, y: 170.18096254833227 },
  { x: 221.8246111950863, y: 171.30195856758914 },
  { x: 222.46449228207283, y: 172.42304323349853 },
  { x: 223.10434382017516, y: 173.54409835052377 },
  { x: 223.74413626050912, y: 174.66500572312808 },
  { x: 224.38398779861146, y: 175.78609038903753 },
  { x: 225.02383933671376, y: 176.9071455060627 },
  { x: 225.66372042370028, y: 178.02823017197213 },
  { x: 226.30357196180262, y: 179.14928528899736 },
  { x: 226.94345304878914, y: 180.27036995490676 },
  { x: 227.5832454891231, y: 181.39133642527943 },
  { x: 228.2232743205305, y: 182.51271658003068 },
  { x: 228.86321450528538, y: 183.63386034370848 },
  { x: 229.5031251411561, y: 184.75506320515458 },
  { x: 230.14309487479514, y: 185.87629561548493 },
  { x: 230.78294641289745, y: 186.99735073251017 },
  { x: 231.42267975546307, y: 188.11819900734608 },
  { x: 232.06259039133377, y: 189.23937231990809 },
  { x: 232.70250102720445, y: 190.36051608358582 },
  { x: 233.34241166307515, y: 191.4816893961478 },
  { x: 233.9824109455984, y: 192.6029513553623 },
  { x: 234.6223215814691, y: 193.72412466792426 },
  { x: 235.26223221733977, y: 194.8452979804862 },
  { x: 235.9021133043263, y: 195.96638264639566 },
  { x: 236.54196484242863, y: 197.08743776342087 },
  { x: 237.18178683164678, y: 198.20840423379354 },
  { x: 237.8216383697491, y: 199.32948889970294 },
  { x: 237.69428267891965, y: 199.95527516893407 },
  { x: 236.40923125467785, y: 199.8335928638678 },
  { x: 235.12429802597276, y: 199.71191055880152 },
  { x: 233.83921705284678, y: 199.59019870485102 },
  { x: 232.55446111744678, y: 199.46854594866895 },
  { x: 231.26926194878408, y: 199.34683409471847 },
  { x: 229.984328720079, y: 199.2251517896522 },
  { x: 228.6993954913739, y: 199.1034694845859 },
  { x: 227.41419632271118, y: 198.9817576306354 },
  { x: 226.12896760516426, y: 198.86004577668496 },
  { x: 224.84373888761738, y: 198.73833392273448 },
  { x: 223.5587761100281, y: 198.6166516176682 },
  { x: 222.27351784359703, y: 198.49493976371772 },
  { x: 220.98855506600776, y: 198.3732574586514 },
  { x: 219.7037695817236, y: 198.25160470246934 },
  { x: 218.4186886085976, y: 198.12989284851886 },
  { x: 217.13372583100832, y: 198.00821054345258 },
  { x: 215.84879260230326, y: 197.8865282383863 },
  { x: 214.56380027582978, y: 197.76484593332 },
  { x: 213.27880794935635, y: 197.64313407936953 },
  { x: 211.99378607399873, y: 197.52145177430324 },
  { x: 210.70861645422016, y: 197.39973992035274 },
  { x: 209.4233581877891, y: 197.2780280664023 },
  { x: 208.1384545079682, y: 197.156345761336 },
  { x: 206.8532553393055, y: 197.03466345626973 },
  { x: 205.56817436617948, y: 196.91295160231925 },
  { x: 204.28324113747442, y: 196.79126929725297 },
  { x: 202.99816016434838, y: 196.66958699218668 },
  { x: 201.7127246046122, y: 196.54784558935202 },
  { x: 200.4280277669806, y: 196.42619283316992 },
  { x: 199.14297634273876, y: 196.30448097921945 },
  { x: 197.85813176068626, y: 196.18282822303735 },
  { x: 196.5729916897919, y: 196.06111636908688 },
  { x: 195.2878811677817, y: 195.9394045151364 },
  { x: 194.00288884130828, y: 195.81772221007012 },
  { x: 192.71771922152973, y: 195.69601035611964 },
  { x: 191.43260869951953, y: 195.57432805105336 },
  { x: 190.14776411746703, y: 195.45264574598707 },
  { x: 188.8625944976885, y: 195.3309338920366 },
  { x: 187.57763172009922, y: 195.2092515869703 },
  { x: 186.29263939362576, y: 195.08756928190402 },
  { x: 185.00791300710998, y: 194.96591652572192 },
  { x: 184.14892694390528, y: 194.2605846602697 },
  { x: 183.64216358016395, y: 193.07316274936906 },
  { x: 183.13548886307515, y: 191.88594768065772 },
  { x: 182.62881414598635, y: 190.6987030630622 },
  { x: 182.12213942889758, y: 189.51151754323504 },
  { x: 181.61537606515623, y: 188.32406608345025 },
  { x: 181.10870134806746, y: 187.1368510147389 },
  { x: 180.60208572874703, y: 185.9497245926801 },
  { x: 180.09535191388986, y: 184.76239132843202 },
  { x: 179.588824941222, y: 183.57544219967835 },
  { x: 179.08215022413322, y: 182.388227130967 },
  { x: 178.57547550704442, y: 181.20101206225564 },
  { x: 178.0688303388398, y: 180.01385609131268 },
  { x: 177.562155621751, y: 178.82664102260136 },
  { x: 177.05548090466223, y: 177.63939640500584 },
  { x: 176.54880618757343, y: 176.45215178741032 },
  { x: 176.04213147048463, y: 175.26493671869898 },
  { x: 175.53545675339586, y: 174.0777216499876 },
  { x: 175.02881158519128, y: 172.89053613016046 },
  { x: 174.52213686810248, y: 171.70332106144912 },
  { x: 174.01546215101368, y: 170.5161059927378 },
  { x: 173.5087874339249, y: 169.32886137514228 },
  { x: 173.0021127168361, y: 168.1416758553151 },
  { x: 172.44115669950284, y: 167.28611746267563 },
  { x: 171.58187514745632, y: 168.24938153816277 },
  { x: 170.72262314429395, y: 169.21261606476568 },
  { x: 169.86334159224742, y: 170.17588014025276 },
  { x: 169.9156726661358, y: 170.97044963593817 },
  { x: 170.74115029467677, y: 171.95625951005704 },
  { x: 171.35813099642135, y: 173.08907508298716 },
  { x: 171.86028473423013, y: 174.27791534032858 },
  { x: 172.2868819751825, y: 175.49600899301134 },
  { x: 172.65181069484467, y: 176.73395949586518 },
  { x: 172.94396051276365, y: 177.99111677343805 },
  { x: 173.16531120417974, y: 179.26263480872402 },
  { x: 173.31869946197455, y: 180.54416991574803 },
  { x: 173.40613461027257, y: 181.8317034462612 },
  { x: 173.42856221336757, y: 183.1222214140769 },
  { x: 173.38376610494592, y: 184.41208930644058 },
  { x: 173.25233266809917, y: 185.69554509093652 },
  { x: 172.93536178746632, y: 186.9465266517151 },
  { x: 172.5439277186919, y: 188.17635121141856 },
  { x: 172.08899309780784, y: 189.38442779236325 },
  { x: 171.57265589559114, y: 190.56721052844708 },
  { x: 170.9941478410531, y: 191.72091716249471 },
  { x: 170.35143006118497, y: 192.84011069981642 },
  { x: 169.64240458520985, y: 193.9184085814286 },
  { x: 168.8647961490456, y: 194.94815764632784 },
  { x: 168.01680227075704, y: 195.92093646252192 },
  { x: 167.0978024237763, y: 196.82699389823043 },
  { x: 166.1087421723973, y: 197.6557810017999 },
  { x: 165.05269460057502, y: 198.39733979926072 },
  { x: 163.9349785074625, y: 199.04245103874763 },
  { x: 162.7637198362101, y: 199.58360930367817 },
  { x: 161.548315131988, y: 200.01664820138254 },
  { x: 160.2990769553762, y: 200.34053352091425 },
  { x: 159.02670200244896, y: 200.5572154886294 },
  { x: 157.74144373601786, y: 200.67130373046064 },
  { x: 156.4510144148547, y: 200.6896240386542 },
  { x: 155.1622989289742, y: 200.62290265816858 },
  { x: 153.87869540005735, y: 200.48813019740916 },
  { x: 152.60475435626842, y: 200.2826472567994 },
  { x: 151.34508542353996, y: 200.00202150371186 },
  { x: 150.10580522089788, y: 199.6422342898976 },
  { x: 148.8933554050941, y: 199.1998874936756 },
  { x: 147.71497545275352, y: 198.67311953534224 },
  { x: 146.57870266037398, y: 198.061516730519 },
  { x: 145.49171740681194, y: 197.36599509461558 },
  { x: 144.46114097315558, y: 196.5894799671661 },
  { x: 143.4930604295466, y: 195.73590134976692 },
  { x: 142.59314916174822, y: 194.8112872147914 },
  { x: 141.76495303586236, y: 193.82142914353943 },
  { x: 141.01201791799105, y: 192.77344841709916 },
  { x: 140.33694410994238, y: 191.67384578999093 },
  { x: 139.74262740236634, y: 190.52847194128296 },
  { x: 139.23450478995255, y: 189.3423501812864 },
  { x: 138.82853267016, y: 188.11760802966245 },
  { x: 137.66770475502423, y: 187.95127736059538 },
  { x: 136.3769208472509, y: 187.95186833827904 },
  { x: 135.08610739059336, y: 187.95245931596273 },
  { x: 133.79529393393582, y: 187.95305029364638 },
  { x: 132.50459867281504, y: 187.95364127133004 },
  { x: 131.21354882508405, y: 187.95426179789789 },
  { x: 130.39002142289914, y: 188.45254463187865 },
  { x: 130.15986516399644, y: 189.721551012009 },
  { x: 129.7550749995712, y: 190.9462636147488 },
  { x: 129.18096972877643, y: 192.10076806866937 },
  { x: 128.44662085905634, y: 193.16130707088746 },
  { x: 127.60232059129066, y: 194.13707032438404 },
  { x: 126.67625856099016, y: 195.03574053904677 },
  { x: 125.75232405035085, y: 195.93600639345533 },
  { x: 124.79242854766062, y: 196.7985678716462 },
  { x: 123.7867322744865, y: 197.60767541834971 },
  { x: 122.73943117238245, y: 198.3619402360093 },
  { x: 121.65238682105205, y: 199.05752096968106 },
  { x: 120.52657433367334, y: 199.688596489181 },
  { x: 119.36305747007691, y: 200.2480750623051 },
  { x: 118.16499796087032, y: 200.72741706152445 },
  { x: 116.93470061901994, y: 201.11763962604738 },
  { x: 115.67757289033122, y: 201.4091984662827 },
  { x: 114.4002928226296, y: 201.59293342813365 },
  { x: 113.11178417893834, y: 201.6611027039442 },
  { x: 111.82253681314252, y: 201.6088307278242 },
  { x: 110.54386794788428, y: 201.43407862676494 },
  { x: 109.28750849018432, y: 201.13947625145872 },
  { x: 108.0637414517384, y: 200.73063788990044 },
  { x: 106.88004270024486, y: 200.2164873051133 },
  { x: 105.74244020807707, y: 199.60751435098237 },
  { x: 104.65335698373802, y: 198.91468166353965 },
  { x: 103.61438866697362, y: 198.1491291721221 },
  { x: 102.62423510687985, y: 197.32125808396228 },
  { x: 101.67831622640826, y: 196.44350847930127 },
  { x: 100.78041428273431, y: 195.51688502020127 },
  { x: 99.9368822859574, y: 194.54050124013685 },
  { x: 99.15428008836619, y: 193.51462307906561 },
  { x: 98.4392561889019, y: 192.4398710635554 },
  { x: 97.79887277088426, y: 191.31937737532965 },
  { x: 97.23924645333922, y: 190.15645148941687 },
  { x: 96.76551874211466, y: 188.9559689717073 },
  { x: 96.3815605410386, y: 187.72369185461665 },
  { x: 96.08997215191908, y: 186.46671187034883 },
  { x: 95.89143319909238, y: 185.1913229312349 },
  { x: 95.78538225375898, y: 183.90514864939414 },
  { x: 95.76983954067863, y: 182.6150739148412 },
  { x: 95.8420570136223, y: 181.32677211333922 },
  { x: 95.99878429532983, y: 180.04585753288305 },
  { x: 96.23715514403544, y: 178.77747167932057 },
  { x: 96.55459880681522, y: 177.52666741184703 },
  { x: 96.95090844147988, y: 176.29829074746854 },
  { x: 97.43184608044513, y: 175.10064492264056 },
  { x: 97.49428287272416, y: 173.8702293852534 },
  { x: 97.26232413188629, y: 172.60042518525012 },
  { x: 97.03042448881678, y: 171.33070963189937 },
  { x: 96.79846574797891, y: 170.06078723635932 },
  { x: 96.56653655602521, y: 168.79098303635604 },
  { x: 96.3346369129557, y: 167.52138567854203 },
  { x: 96.10267817211785, y: 166.25134508746527 },
  { x: 95.87074898016415, y: 164.98162953411455 },
  { x: 95.63884933709465, y: 163.71191398076377 },
  { x: 94.38683356536961, y: 163.91119165569506 },
  { x: 93.1159951544199, y: 164.13750655965396 },
  { x: 91.84539313454367, y: 164.36379191472864 },
  { x: 90.57446607694142, y: 164.59013636757172 },
  { x: 89.3036572148759, y: 164.8164512715306 },
  { x: 88.03281880392618, y: 165.04276617548948 },
  { x: 86.7621281373974, y: 165.2690810794484 },
  { x: 85.49120107979515, y: 165.49542553229145 },
  { x: 84.22051041326634, y: 165.72171088736616 },
  { x: 82.94970155120082, y: 165.94802579132505 },
  { x: 81.67877449359857, y: 166.17437024416813 },
  { x: 80.40787698488049, y: 166.40071469701118 },
  { x: 79.14761707446836, y: 166.63719441712908 },
  { x: 78.92257277252935, y: 167.90812147473136 },
  { x: 78.64549288554379, y: 169.16852912956438 },
  { x: 78.32952666697315, y: 170.42016076579503 },
  { x: 77.97931329163424, y: 171.6626322479289 },
  { x: 77.59751215910353, y: 172.89561853823997 },
  { x: 77.1851574803274, y: 174.11894234342313 },
  { x: 76.74354940620997, y: 175.33195358802638 },
  { x: 76.2733380122032, y: 176.53417948990275 },
  { x: 75.7751142759908, y: 177.7247926802952 },
  { x: 75.24902594199366, y: 178.9034976703618 },
  { x: 74.695427596822, y: 180.06940799357704 },
  { x: 74.11464427820182, y: 181.22190312337315 },
  { x: 73.50676463278569, y: 182.360480728719 },
  { x: 72.87208414941541, y: 183.48425434308908 },
  { x: 72.2104550836701, y: 184.59254434214716 },
  { x: 71.52229111992828, y: 185.68455290602034 },
  { x: 70.80791729591601, y: 186.7594526659515 },
  { x: 70.06712676944397, y: 187.81671174202523 },
  { x: 69.30056961596422, y: 188.85511862999013 },
  { x: 68.50845267766601, y: 189.87423009658343 },
  { x: 67.69092369897031, y: 190.8729823819745 },
  { x: 66.84872140198163, y: 191.85066631294302 },
  { x: 65.98166849339492, y: 192.80686820511036 },
  { x: 65.09056279308311, y: 193.74067204306684 },
  { x: 64.17564069211967, y: 194.651516398013 },
  { x: 63.237700010377544, y: 195.53863299896008 },
  { x: 62.27742037219293, y: 196.40116492826675 },
  { x: 61.295333657481144, y: 197.2388166970912 },
  { x: 60.292089941694215, y: 198.05093822998143 },
  { x: 59.26854614247344, y: 198.837145391443 },
  { x: 58.22514549308158, y: 199.59708359486572 },
  { x: 57.163040400001776, y: 200.3302800581027 },
  { x: 56.08252635207585, y: 201.03676433003807 },
  { x: 54.98493304909207, y: 201.71588633521984 },
  { x: 53.87088101761825, y: 202.36785291583726 },
  { x: 52.74134537083246, y: 202.99222083862756 },
  { x: 51.597064830839265, y: 203.58928559243267 },
  { x: 50.438748570859055, y: 204.15901762836836 },
  { x: 49.26748989960662, y: 204.70150559308715 },
  { x: 48.083879794765636, y: 205.21677903547325 },
  { x: 46.8892775050085, y: 205.70495615106336 },
  { x: 45.6837421281036, y: 206.16662791754118 },
  { x: 44.4685442660708, y: 206.60182388379087 },
  { x: 43.244304445477944, y: 207.01095773419104 },
  { x: 42.011790937313805, y: 207.39438405535182 },
  { x: 40.77165381703042, y: 207.75242788499926 },
  { x: 39.52454316007979, y: 208.08553245639615 },
  { x: 38.27134543298744, y: 208.3941705516893 },
  { x: 37.01244477124773, y: 208.67887405079415 },
  { x: 35.74822531035505, y: 208.93996799143665 },
  { x: 34.47960306571908, y: 209.1781024490688 },
  { x: 33.20657803733982, y: 209.3922432127442 },
  { x: 31.929268420754, y: 209.57931719850785 },
  { x: 30.64832429141365, y: 209.73840839095004 },
  { x: 29.364159333697334, y: 209.86865987242945 },
  { x: 28.077423623057083, y: 209.96927382307314 },
  { x: 26.78853084387146, y: 210.03930467858723 },
  { x: 25.498456109318507, y: 210.07801371686716 },
  { x: 24.207701750429347, y: 210.08478041134512 },
  { x: 22.91706558707692, y: 210.05868874661138 },
  { x: 21.62777389795482, y: 209.99920684275068 },
  { x: 20.34040288630463, y: 209.90565507542675 },
  { x: 19.055986763072756, y: 209.7776493091453 },
  { x: 17.775574513647705, y: 209.61448037068584 },
  { x: 16.50027422118634, y: 209.41597096674332 },
  { x: 15.230898480003699, y: 209.18188470624423 },
  { x: 13.968673568793387, y: 208.911955649231 },
  { x: 12.714678021828083, y: 208.60603605128264 },
  { x: 11.46988695228584, y: 208.26424410793592 },
  { x: 10.235659608839079, y: 207.88681621026436 },
  { x: 9.012601743613555, y: 207.47387055380457 },
  { x: 7.802190800818428, y: 207.02587992070355 },
  { x: 6.605076855905726, y: 206.5431693486873 },
  { x: 5.422766901968792, y: 206.02641846209204 },
  { x: 4.255231390123441, y: 205.47601139641216 },
  { x: 3.1038295690421016, y: 204.89289371594154 },
  { x: 1.9688717020086943, y: 204.2775973005954 },
  { x: 0.8516283910430967, y: 203.6312154590886 },
  { x: -0.24772307054959236, y: 202.95433916910477 },
  { x: -1.3282518929176033, y: 202.24823903266378 },
  { x: -2.3897216849874705, y: 201.513624222986 },
  { x: -3.4315710179597136, y: 200.75161759767047 },
  { x: -4.45348962855041, y: 199.96310562324263 },
  { x: -5.455314997896552, y: 199.1491225106489 },
  { x: -6.43669253938794, y: 198.31043653087804 },
  { x: -7.397341538624837, y: 197.44840693260244 },
  { x: -8.3373358678177, y: 196.5637133401584 },
  { x: -9.256350489240512, y: 195.65733086672387 },
  { x: -10.154355854009092, y: 194.73011642994024 },
  { x: -11.031292864355072, y: 193.7830451429855 },
  { x: -11.887087648067995, y: 192.81691482573262 },
  { x: -12.721932272895053, y: 191.8322869069811 },
  { x: -13.535457377783954, y: 190.83031379321406 },
  { x: -14.327810707155615, y: 189.81132052215744 },
  { x: -15.09885929103121, y: 188.7759867181476 },
  { x: -15.848351963895187, y: 187.72522839659413 },
  { x: -16.576318274631724, y: 186.65928194857054 },
  { x: -17.282433185514808, y: 185.5787679006446 },
  { x: -17.96615004218705, y: 184.48418858384753 },
  { x: -18.627158581364526, y: 183.37539625375828 },
  { x: -19.264468915427102, y: 182.2528932414081 },
  { x: -19.87673657014444, y: 181.11667954679692 },
  { x: -20.461686281434446, y: 179.9661050944727 },
  { x: -21.014708423364535, y: 178.79978108687885 },
  { x: -20.949715652603654, y: 177.84916393382213 },
  { x: -19.759235432190078, y: 177.34969914447404 },
  { x: -18.56893250508159, y: 176.8502934528943 },
  { x: -17.378910292372854, y: 176.3510059568513 },
  { x: -16.18860736526437, y: 175.85160026527157 },
  { x: -14.99840785925053, y: 175.35225367146023 },
  { x: -13.808104932142049, y: 174.85284797988047 },
  { x: -12.617949749454484, y: 174.3535309349533 },
  { x: -11.427543401251361, y: 173.8540661456052 },
  { x: -10.237299571911246, y: 173.35471955179386 },
  { x: -9.04687844926603, y: 172.85525476244575 },
  { x: -7.856368679968267, y: 172.35578997309767 },
  { x: -6.666065752859786, y: 171.85638428151796 },
  { x: -5.475659404656663, y: 171.35694904105404 },
  { x: -4.285474673084915, y: 170.85760244724264 },
  { x: -3.0953933626078065, y: 170.3582854023155 },
  { x: -1.9050904354993252, y: 169.85887971073575 },
  { x: -0.7146988617382943, y: 169.35944447027182 },
  { x: 0.4756040653701871, y: 168.8600683275763 },
  { x: 1.6655671803105623, y: 168.36081038041746 },
  { x: 2.855751911882311, y: 167.8614342377219 },
  { x: 4.046158260085433, y: 167.361998997258 },
  { x: 5.236357766099274, y: 166.86265240344665 },
  { x: 6.426542497671023, y: 166.3633058096353 },
  { x: 7.616830650337413, y: 165.86390011805557 },
  { x: 8.807133577445894, y: 165.36452397536002 },
  { x: 9.997421730112285, y: 164.86511828378028 },
  { x: 11.187828078315407, y: 164.36568304331635 },
  { x: 12.37823442651853, y: 163.86624780285246 },
  { x: 13.568419158090277, y: 163.3669012090411 },
  { x: 14.7588255062934, y: 162.8674659685772 },
  { x: 15.394377681747079, y: 163.75963542871958 },
  { x: 16.04414287049286, y: 164.8741602423403 },
  { x: 16.801983103138582, y: 165.9185951026786 },
  { x: 17.655399201674758, y: 166.88599602195137 },
  { x: 18.614009327903016, y: 167.74950306443608 },
  { x: 19.66060125678666, y: 168.50409291982166 },
  { x: 20.77422482943982, y: 169.15591175601818 },
  { x: 21.830021235746518, y: 169.7494010948371 },
  { x: 21.414165014194694, y: 170.97139520023202 },
  { x: 20.99833834152706, y: 172.19330065897444 },
  { x: 20.582526443301514, y: 173.4151765688326 },
  { x: 20.166670221749694, y: 174.63717067422752 },
  { x: 19.750814000197874, y: 175.8591352307383 },
  { x: 19.33491345531978, y: 177.08124753166996 },
  { x: 18.91910155709423, y: 178.30312344152813 },
  { x: 18.503215786658227, y: 179.5252357424598 },
  { x: 18.08738911399059, y: 180.747111652318 },
  { x: 17.671503343554583, y: 181.9691944043655 },
  { x: 17.255647122002763, y: 183.19121805864458 },
  { x: 16.83976135156676, y: 184.41327126180792 },
  { x: 16.42389035557285, y: 185.635294916087 },
  { x: 16.008034134021027, y: 186.8573481192503 },
  { x: 15.592177912469207, y: 188.07931267576103 },
  { x: 15.176306916475294, y: 189.30133633004016 },
  { x: 14.760435920481383, y: 190.52335998431928 },
  { x: 14.344594473371655, y: 191.74532454083 },
  { x: 13.928767800704017, y: 192.96722999957242 },
  { x: 13.512926353594288, y: 194.18919455608315 },
  { x: 13.097070132042468, y: 195.4111886614781 },
  { x: 12.681213910490646, y: 196.63318276687303 },
  { x: 12.265357688938826, y: 197.85517687226795 },
  { x: 11.849501467387006, y: 199.07717097766286 },
  { x: 11.433645245835185, y: 200.2991650830578 },
  { x: 11.017789024283365, y: 201.5211591884527 },
  { x: 10.601962351615727, y: 202.74306464719513 },
  { x: 10.186091355621814, y: 203.9651178503584 },
  { x: 9.770249908512085, y: 205.18705285798498 },
  { x: 9.354393686960265, y: 206.4090469633799 },
  { x: 9.149989280623197, y: 207.00962803440282 },
  { x: 9.565727306638285, y: 205.78781122231297 },
  { x: 9.98152443042174, y: 204.56581711691805 },
  { x: 10.397321554205194, y: 203.3438230115231 },
  { x: 10.81311867798865, y: 202.121799357244 },
  { x: 11.228930576214195, y: 200.8997461540807 },
  { x: 11.64474247443974, y: 199.6777224998016 },
  { x: 12.060480500454828, y: 198.4558761388276 },
  { x: 12.476218526469916, y: 197.23402977785355 },
  { x: 12.891986101369186, y: 196.01212431911117 },
  { x: 13.307797999594733, y: 194.79007111594788 },
  { x: 13.723595123378187, y: 193.56807701055297 },
  { x: 14.139347923835366, y: 192.34620110069477 },
  { x: 14.55513027317673, y: 191.1242660930682 },
  { x: 14.97091262251809, y: 189.9022719876733 },
  { x: 15.386709746301547, y: 188.6803074311625 },
  { x: 15.802506870085, y: 187.45825422799922 },
  { x: 16.218303993868453, y: 186.23628967148846 },
  { x: 16.63410111765191, y: 185.01426601720934 },
  { x: 17.049853918109086, y: 183.79241965623535 },
  { x: 17.465665816334635, y: 182.57033690418785 },
  { x: 17.88146294011809, y: 181.34834279879294 },
  { x: 18.297274838343636, y: 180.12628959562966 },
  { x: 18.71310151101127, y: 178.90420684358216 },
  { x: 19.128883860352634, y: 177.6822422870714 },
  { x: 19.544666209693997, y: 176.46030727944483 },
  { x: 19.960389461266995, y: 175.23849046735504 },
  { x: 20.37620135949254, y: 174.0164668130759 },
  { x: 20.792028032160175, y: 172.79435451214422 },
  { x: 21.20782515594363, y: 171.5723604067493 },
  { x: 21.62365182861127, y: 170.35027765470184 },
  { x: 22.352711448062585, y: 169.89244724316782 },
  { x: 23.56971179203056, y: 170.31966501068808 },
  { x: 24.833399373007936, y: 170.5785427850168 },
  { x: 26.1194111359857, y: 170.681816135237 },
  { x: 27.40864372733943, y: 170.63536528930106 },
  { x: 28.680014018204435, y: 170.41764911063947 },
  { x: 29.914950534871593, y: 170.04441715452185 },
  { x: 31.10343620560281, y: 169.5422634167131 },
  { x: 32.238113358236475, y: 168.92832625003942 },
  { x: 33.12839168979116, y: 168.8745768297102 },
  { x: 33.66866348819621, y: 170.04686971190907 },
  { x: 34.208905737717075, y: 171.2191921429921 },
  { x: 34.74911843835376, y: 172.39145547630673 },
  { x: 35.28939023675881, y: 173.56377790738975 },
  { x: 35.829573388511314, y: 174.7359525940519 },
  { x: 36.36987473580054, y: 175.90836367178744 },
  { x: 36.91005788755305, y: 177.08056790733374 },
  { x: 37.45035923484228, y: 178.25300853395348 },
  { x: 37.99063103324733, y: 179.4253605139207 },
  { x: 38.53084373388402, y: 180.59759429835117 },
  { x: 39.07108598340489, y: 181.76982808278163 },
  { x: 39.611357781809936, y: 182.94220961163305 },
  { x: 40.15160003133081, y: 184.11456159160025 },
  { x: 40.69184228085168, y: 185.2868249249149 },
  { x: 41.232084530372546, y: 186.45914735599794 },
  { x: 41.77232677989341, y: 187.6314106893126 },
  { x: 42.31259857829847, y: 188.8037626692798 },
  { x: 42.85289992558769, y: 189.97620329589955 },
  { x: 43.39314217510857, y: 191.14846662921423 },
  { x: 43.933354875745245, y: 192.32072996252884 },
  { x: 44.473597125266124, y: 193.49299329584352 },
  { x: 45.01386892367117, y: 194.6654043735791 },
  { x: 45.55414072207623, y: 195.8377268046621 },
  { x: 46.094264776060356, y: 197.00981284467167 },
  { x: 46.63456612334959, y: 198.1821943735231 },
  { x: 47.174837921754644, y: 199.35454635349026 },
  { x: 47.715139269043874, y: 200.52698698011005 },
  { x: 48.255411067448925, y: 201.69933896007723 },
  { x: 48.79568286585398, y: 202.87172048892862 },
  { x: 49.33592511537485, y: 204.04404292001163 },
  { x: 48.95152368103601, y: 203.20981882175244 },
  { x: 48.41128143151514, y: 202.03749639066942 },
  { x: 47.871068730878456, y: 200.8651739595864 },
  { x: 47.33082648135758, y: 199.69285152850338 },
  { x: 46.790613780720896, y: 198.52052909742034 },
  { x: 46.25037153120003, y: 197.34817711745313 },
  { x: 45.71018837944754, y: 196.17597288190686 },
  { x: 45.16997567881085, y: 195.003679999708 },
  { x: 44.62976297817416, y: 193.83138711750917 },
  { x: 44.08952072865329, y: 192.65903513754196 },
  { x: 43.549308028016604, y: 191.48671270645892 },
  { x: 43.00906577849574, y: 190.3143902753759 },
  { x: 42.46882352897487, y: 189.14203829540872 },
  { x: 41.92858127945401, y: 187.9697158643257 },
  { x: 41.38836857881732, y: 186.79739343324266 },
  { x: 40.848126329296456, y: 185.62504145327546 },
  { x: 40.30788407977558, y: 184.45268947330823 },
  { x: 39.767671379138896, y: 183.2803670422252 },
  { x: 39.2274882273864, y: 182.10816280667893 },
  { x: 38.68724597786554, y: 180.93581082671173 },
  { x: 38.147003728344664, y: 179.76348839562868 },
  { x: 37.60679102770798, y: 178.59116596454567 },
  { x: 37.06654877818711, y: 177.41884353346265 },
  { x: 36.526336077550425, y: 176.24652110237963 },
  { x: 35.98609382802955, y: 175.0741986712966 },
  { x: 35.44588112739287, y: 173.90187624021357 },
  { x: 34.905638877872, y: 172.7295242602464 },
  { x: 34.365396628351135, y: 171.55720182916338 },
  { x: 33.82515437883027, y: 170.38482030031196 },
  { x: 33.284912129309404, y: 169.21246832034475 },
  { x: 33.33901613624878, y: 168.19063835640662 },
  { x: 34.33425210442208, y: 167.36912027834617 },
  { x: 35.28052557150386, y: 166.49145932033767 },
  { x: 36.17024247425906, y: 165.55668036920315 },
  { x: 36.992765214381734, y: 164.5621535742503 },
  { x: 37.75258522226773, y: 163.51884157151093 },
  { x: 38.452716484103725, y: 162.43466346194631 },
  { x: 39.18978385116868, y: 161.57157010384014 },
  { x: 40.41236893424727, y: 161.98531358017289 },
  { x: 41.635072212862596, y: 162.39908660538978 },
  { x: 42.85759819817282, y: 162.81280053283834 },
  { x: 44.080360574556515, y: 163.22657355805524 },
  { x: 45.30315249982439, y: 163.6404056810405 },
  { x: 46.52585577843971, y: 164.0541787062574 },
  { x: 47.748440861518304, y: 164.46789263370596 },
  { x: 48.97114414013364, y: 164.88166565892286 },
  { x: 50.19384741874896, y: 165.29543868413978 },
  { x: 51.416580246248465, y: 165.70921170935665 },
  { x: 52.63928352486379, y: 166.12298473457358 },
  { x: 53.86198680347912, y: 166.5367577597905 },
  { x: 55.08460143544189, y: 166.95050123612322 },
  { x: 56.3073342629414, y: 167.3643038102243 },
  { x: 57.53003754155673, y: 167.7780768354412 },
  { x: 58.75256352686696, y: 168.19179076288975 },
  { x: 59.97532590325065, y: 168.60556378810668 },
  { x: 61.198058730750155, y: 169.01936636220776 },
  { x: 62.42079155824967, y: 169.43313938742466 },
  { x: 63.64355393463336, y: 169.8469124126416 },
  { x: 64.86634585990123, y: 170.26074453562686 },
  { x: 66.08899004074819, y: 170.67448801195957 },
  { x: 67.31175241713188, y: 171.08826103717647 },
  { x: 68.53445569574721, y: 171.50203406239336 },
  { x: 69.75727716989927, y: 171.91586618537863 },
  { x: 70.98000999739878, y: 172.32963921059556 },
  { x: 72.2027132760141, y: 172.74341223581249 },
  { x: 73.4254756523978, y: 173.15721480991354 },
  { x: 74.64811983324475, y: 173.57095828624628 },
  { x: 75.87082311186008, y: 173.98473131146318 },
  { x: 77.09355593935959, y: 174.3985043366801 },
  { x: 76.59370701451711, y: 174.22966201245745 },
  { x: 75.37091508924924, y: 173.81630267161913 },
  { x: 74.14803451732881, y: 173.40288423301243 },
  { x: 72.92527214094513, y: 172.9895248921741 },
  { x: 71.70242111790888, y: 172.57613600245153 },
  { x: 70.47957009487263, y: 172.16274711272902 },
  { x: 69.25665997406803, y: 171.74935822300648 },
  { x: 68.03386804880016, y: 171.33596933328397 },
  { x: 66.81095792799555, y: 170.92258044356143 },
  { x: 65.58825464938022, y: 170.5092211027231 },
  { x: 64.3653740774598, y: 170.0958322130006 },
  { x: 63.14249350553937, y: 169.68241377439386 },
  { x: 61.91970158027149, y: 169.2690544335555 },
  { x: 60.69682100835107, y: 168.855665543833 },
  { x: 59.47399953419902, y: 168.44227665411046 },
  { x: 58.25123715781532, y: 168.02891731327213 },
  { x: 57.028386134779076, y: 167.61552842354962 },
  { x: 55.80556466062702, y: 167.20213953382708 },
  { x: 54.58268408870659, y: 166.78875064410457 },
  { x: 53.359862614554544, y: 166.375361754382 },
  { x: 52.137011591518295, y: 165.9619728646595 },
  { x: 50.914131019597875, y: 165.54858397493697 },
  { x: 49.691457289866726, y: 165.1352541829828 },
  { x: 48.46863581571467, y: 164.72186529326027 },
  { x: 47.245814341562614, y: 164.30850595242194 },
  { x: 46.02296331852637, y: 163.89511706269943 },
  { x: 44.80014184437431, y: 163.48172817297691 },
  { x: 43.57726127245389, y: 163.06833928325437 },
  { x: 42.35441024941765, y: 162.65495039353183 },
  { x: 41.131588775265584, y: 162.2415615038093 },
  { x: 39.90876730111353, y: 161.82817261408678 },
  { x: 39.10358975600638, y: 161.21376266526616 },
  { x: 39.430577708377314, y: 159.96552915071658 },
  { x: 39.648205240386346, y: 158.693420137747 },
  { x: 39.784573340891676, y: 157.41002345101944 },
  { x: 39.847748855275285, y: 156.12118976960218 },
  { x: 39.792876577347144, y: 154.8320901482273 },
  { x: 39.61345575258695, y: 153.55433729837873 },
  { x: 39.31521886452622, y: 152.29895295385683 },
  { x: 38.89444275375791, y: 151.0793818569649 },
  { x: 39.675390213834866, y: 150.37339991606063 },
  { x: 40.83497707583494, y: 149.80632727970146 },
  { x: 41.994652584487575, y: 149.2391955455739 },
  { x: 43.154298544256015, y: 148.67209336033054 },
  { x: 44.31385585737191, y: 148.10502072397134 },
  { x: 45.47350181714035, y: 147.53791853872798 },
  { x: 46.633088679140435, y: 146.9708459023688 },
  { x: 47.79249824783541, y: 146.40383236377798 },
  { x: 48.95208510983549, y: 145.8367597274188 },
  { x: 50.111553776298834, y: 145.26974618882798 },
  { x: 51.27114063829892, y: 144.70267355246878 },
  { x: 52.43078659806736, y: 144.13554181834124 },
  { x: 53.59046210671998, y: 143.56843963309788 },
  { x: 54.749989870951694, y: 143.00136699673868 },
  { x: 55.90957673295178, y: 142.4342943603795 },
  { x: 57.0690749482993, y: 141.86728082178868 },
  { x: 58.228602712531014, y: 141.3002081854295 },
  { x: 59.38821912341527, y: 140.7331355490703 },
  { x: 60.547776436531166, y: 140.1660629127111 },
  { x: 61.70736329853125, y: 139.59899027635194 },
  { x: 62.866950160531324, y: 139.03191763999274 },
  { x: 64.02656657141559, y: 138.46481545474938 },
  { x: 65.18615343341565, y: 137.8977428183902 },
  { x: 66.34568119764738, y: 137.330670182031 },
  { x: 67.50526805964746, y: 136.76359754567181 },
  { x: 68.66488447053172, y: 136.19652490931264 },
  { x: 69.8244713325318, y: 135.6294227240693 },
  { x: 70.98393999899514, y: 135.06240918547846 },
  { x: 72.14355640987941, y: 134.4953070002351 },
  { x: 73.30317282076366, y: 133.9282343638759 },
  { x: 74.31941804559119, y: 133.4312516807992 },
  { x: 73.1596834391702, y: 133.9984720615793 },
  { x: 72.0001261260543, y: 134.56560379570683 },
  { x: 70.84059836182259, y: 135.13270598095022 },
  { x: 69.68110014647506, y: 135.69980816619358 },
  { x: 68.52154283335916, y: 136.26693990032115 },
  { x: 67.36201506912745, y: 136.8340420855645 },
  { x: 66.20248730489574, y: 137.40117381969205 },
  { x: 65.04292999177984, y: 137.96830555381962 },
  { x: 63.88337267866395, y: 138.53543728794716 },
  { x: 62.72384491443224, y: 139.10253947319052 },
  { x: 61.564287601316344, y: 139.66967120731806 },
  { x: 60.404730288200454, y: 140.23680294144563 },
  { x: 59.245202523968736, y: 140.803905126689 },
  { x: 58.08567475973703, y: 141.37103686081656 },
  { x: 56.926206093273684, y: 141.93810949717573 },
  { x: 55.76658968238942, y: 142.5052707801875 },
  { x: 54.60700282038934, y: 143.07240251431503 },
  { x: 53.447475056157636, y: 143.63953424844257 },
  { x: 52.287858645273374, y: 144.2066955314543 },
  { x: 51.12827178327329, y: 144.77382726558187 },
  { x: 49.968773567925766, y: 145.34092945082523 },
  { x: 48.80921625480987, y: 145.90806118495277 },
  { x: 47.64959984392561, y: 146.4752224679645 },
  { x: 46.489983433041346, y: 147.04235420209207 },
  { x: 45.330514766578005, y: 147.60945638733543 },
  { x: 44.1709574534621, y: 148.176588121463 },
  { x: 43.01131149369366, y: 148.7437494044747 },
  { x: 41.851842827230314, y: 149.31085158971808 },
  { x: 40.692285514114424, y: 149.87795377496144 },
  { x: 39.53275774988271, y: 150.445085509089 },
  { x: 38.578181046345456, y: 150.39975752075202 },
  { x: 37.925889428002016, y: 149.2862964669619 },
  { x: 37.189915369651835, y: 148.22637799131164 },
  { x: 36.366210674161835, y: 147.23323999391533 },
  { x: 35.43116578306965, y: 146.3449414376009 },
  { x: 34.40218498915918, y: 145.56629879049024 },
  { x: 33.31298356928341, y: 144.87390933631025 },
  { x: 32.28556886623464, y: 144.2184855362434 },
  { x: 32.72173994566239, y: 143.00364226082078 },
  { x: 33.15788147620596, y: 141.78888763205074 },
  { x: 33.59405255563371, y: 140.57401480774396 },
  { x: 34.03025318394564, y: 139.35914198343715 },
  { x: 34.46642426337339, y: 138.1442396102462 },
  { x: 34.90262489168532, y: 136.9293963348236 },
  { x: 35.33882551999725, y: 135.71446441274844 },
  { x: 35.774996599425, y: 134.49962113732585 },
  { x: 36.21119722773693, y: 133.2846596663665 },
  { x: 36.64739785604887, y: 132.06975729317554 },
  { x: 37.08356893547661, y: 130.8549435666371 },
  { x: 37.519740014904365, y: 129.64007074233032 },
  { x: 37.95591109433211, y: 128.42519791802354 },
  { x: 38.392111722644046, y: 127.21032509371675 },
  { x: 38.82825325318761, y: 125.99554091606251 },
  { x: 39.26442433261536, y: 124.78069764063991 },
  { x: 39.70065450981148, y: 123.56570662079639 },
  { x: 40.13682558923923, y: 122.3508633453738 },
  { x: 40.572996668666974, y: 121.13602006995119 },
  { x: 41.009167748094725, y: 119.92120634341276 },
  { x: 41.445368376406655, y: 118.70624487245344 },
  { x: 41.88156900471859, y: 117.49137204814664 },
  { x: 42.31774008414634, y: 116.27652877272405 },
  { x: 42.75394071245827, y: 115.0615968506489 },
  { x: 43.19008224300183, y: 113.84681267299466 },
  { x: 43.6262237735454, y: 112.6320580442246 },
  { x: 44.062424401857335, y: 111.41718521991781 },
  { x: 44.49856593240089, y: 110.20240104226359 },
  { x: 44.93473701182865, y: 108.98758731572516 },
  { x: 45.370908091256396, y: 107.77274404030256 },
  { x: 45.35173086542152, y: 107.82610932513735 },
  { x: 44.91555978599377, y: 109.04101169832833 },
  { x: 44.47938870656602, y: 110.25582542486674 },
  { x: 44.04318807825408, y: 111.47069824917354 },
  { x: 43.60698744994216, y: 112.68565972013288 },
  { x: 43.17075727274604, y: 113.9006211910922 },
  { x: 42.73458619331829, y: 115.115494015399 },
  { x: 42.29838556500636, y: 116.33045548635833 },
  { x: 41.862184936694426, y: 117.54532831066511 },
  { x: 41.42604340615086, y: 118.76011248831935 },
  { x: 40.989901875607295, y: 119.97489666597359 },
  { x: 40.55370124729536, y: 121.18976949028038 },
  { x: 40.1175597167518, y: 122.40458321681879 },
  { x: 39.68135908843986, y: 123.61942649224139 },
  { x: 39.24518800901212, y: 124.834269767664 },
  { x: 38.80901692958437, y: 126.04914259197079 },
  { x: 38.37281630127244, y: 127.26410406293012 },
  { x: 37.93661567296051, y: 128.4789768872369 },
  { x: 37.500444593532755, y: 129.6938497115437 },
  { x: 37.064273514105004, y: 130.9086929869663 },
  { x: 36.62804333690889, y: 132.12365445792562 },
  { x: 36.19184270859696, y: 133.3385568311166 },
  { x: 35.75567162916921, y: 134.55345920430756 },
  { x: 35.31950054974146, y: 135.7682433819618 },
  { x: 34.88327037254535, y: 136.98323440180533 },
  { x: 34.447099293117596, y: 138.1981367749963 },
  { x: 34.010928213689844, y: 139.41292095265052 },
  { x: 33.574786683146286, y: 140.62773467918893 },
  { x: 33.138615603718534, y: 141.84257795461156 },
  { x: 32.702414975406604, y: 143.05748032780252 },
  { x: 32.26618479821048, y: 144.27247134764605 },
  { x: 31.115048917086796, y: 143.76804234575516 },
  { x: 29.904431132102385, y: 143.32073133699035 },
  { x: 28.665919200449064, y: 142.95725051265322 },
  { x: 27.406693500983344, y: 142.67488137539885 },
  { x: 26.12957595214471, y: 142.49324438432492 },
  { x: 24.840106969717514, y: 142.50547762237676 },
  { x: 23.565397654939815, y: 142.70298236425705 },
  { x: 22.326073128971455, y: 143.0610261939045 },
  { x: 21.137631781566515, y: 143.5629435406398 },
  { x: 20.307588850419222, y: 143.23684205479435 },
  { x: 19.747474976285176, y: 142.0738570711132 },
  { x: 19.187390651035308, y: 140.91096073408463 },
  { x: 18.62726200245917, y: 139.74794620151928 },
  { x: 18.06723677497767, y: 138.58513851114324 },
  { x: 17.50712290084362, y: 137.42215352746211 },
  { x: 16.94699425226748, y: 136.25916854378096 },
  { x: 16.38695425034389, y: 135.09633130452073 },
  { x: 15.826840376209839, y: 133.93334632083958 },
  { x: 15.266741276517882, y: 132.77039088604263 },
  { x: 14.706642176825927, y: 131.60743545124566 },
  { x: 14.146528302691877, y: 130.44448001644872 },
  { x: 13.586443977442011, y: 129.28155413053594 },
  { x: 13.026374426634238, y: 128.11865779350737 },
  { x: 12.466275326942279, y: 126.95573190759457 },
  { x: 11.90614667836614, y: 125.79271737502924 },
  { x: 11.34601802979, y: 124.62970284246393 },
  { x: 10.78590415565595, y: 123.46674740766696 },
  { x: 10.225790281521903, y: 122.30373287510163 },
  { x: 9.665691181829944, y: 121.14080698918886 },
  { x: 9.10562163102217, y: 119.97791065216026 },
  { x: 8.545522531330212, y: 118.81498476624749 },
  { x: 7.985423431638256, y: 117.65202933145054 },
  { x: 7.425353880830481, y: 116.48913299442194 },
  { x: 6.865254781138525, y: 115.32620710850915 },
  { x: 6.305200004772842, y: 114.16334032036475 },
  { x: 5.745071356196701, y: 113.00029623891525 },
  { x: 5.184987030946836, y: 111.83739990188666 },
  { x: 4.624932254581153, y: 110.67453311374224 },
  { x: 4.064818380447105, y: 109.51157767894529 },
  { x: 3.677417734363675, y: 108.70728660036363 },
  { x: 4.237265668540075, y: 109.87033068181314 },
  { x: 4.797039730506018, y: 111.0332565677259 },
  { x: 5.356902439124509, y: 112.19635974694378 },
  { x: 5.916765147743001, y: 113.35943337727747 },
  { x: 6.476642630803585, y: 114.52253655649535 },
  { x: 7.03653488830626, y: 115.6856988334816 },
  { x: 7.596412371366843, y: 116.84883156158365 },
  { x: 8.156275079985335, y: 118.01190519191734 },
  { x: 8.716108239719643, y: 119.17491972448266 },
  { x: 9.275882301685586, y: 120.33784561039545 },
  { x: 9.835715461419896, y: 121.50088969184495 },
  { x: 10.395578170038387, y: 122.66399287106283 },
  { x: 10.95545565309897, y: 123.8270960502807 },
  { x: 11.51530358727537, y: 124.9901401317302 },
  { x: 12.075033325915038, y: 126.15294782210626 },
  { x: 12.634881260091438, y: 127.31599190355576 },
  { x: 13.19474396870993, y: 128.47909508277363 },
  { x: 13.75459190288633, y: 129.6421687131073 },
  { x: 14.314439837062732, y: 130.80521279455684 },
  { x: 14.874287771239132, y: 131.96828642489052 },
  { x: 15.43410615653135, y: 133.13130095745586 },
  { x: 15.993983639591931, y: 134.29440413667373 },
  { x: 16.553816799326242, y: 135.45741866923905 },
  { x: 17.11366473350264, y: 136.62049229957273 },
  { x: 17.67349789323695, y: 137.78353638102226 },
  { x: 18.233316278529166, y: 138.9465213647034 },
  { x: 18.79317898714766, y: 140.1095949950371 },
  { x: 19.352997372439877, y: 141.2726095276024 },
  { x: 19.91287485550046, y: 142.43571270682028 },
  { x: 20.472737564118948, y: 143.59881588603815 },
  { x: 19.65955227139816, y: 144.33830626160614 },
  { x: 18.679002098663897, y: 145.1759580304306 },
  { x: 17.80918636940606, y: 146.1288799964536 },
  { x: 17.03129721884206, y: 147.15848131693193 },
  { x: 16.333101408920065, y: 148.24378228409552 },
  { x: 15.711023524653912, y: 149.374558984017 },
  { x: 15.160926722257956, y: 150.54206494697814 },
  { x: 14.680151602155714, y: 151.7398585162271 },
  { x: 14.270072187461702, y: 152.96356645690463 },
  { x: 13.974539022303745, y: 154.21821207932197 },
  { x: 13.853802281531319, y: 155.50305666137447 },
  { x: 13.827592421260848, y: 156.7933677870009 },
  { x: 13.89091568006538, y: 158.08234921283906 },
  { x: 14.046446231963484, y: 159.36344108660032 },
  { x: 14.299325582803041, y: 160.6289016006287 },
  { x: 14.655714674936235, y: 161.86912736756466 },
  { x: 15.121183473031595, y: 163.07259432257675 },
  { x: 15.699381264285744, y: 164.22609411443509 },
  { x: 16.391224064108357, y: 165.31520688765832 },
  { x: 17.193195555281637, y: 166.32589692225937 },
  { x: 18.0973766368445, y: 167.2463446645651 },
  { x: 19.092051176218316, y: 168.068099133699 },
  { x: 20.163272100068628, y: 168.78734852360154 },
  { x: 21.29645703405105, y: 169.40462471418792 },
  { x: 22.478220333630592, y: 169.92297124052902 },
  { x: 23.70423308727443, y: 170.32459967434667 },
  { x: 24.967477434989064, y: 170.58634369044117 },
  { x: 26.253045964704082, y: 170.69204004916435 },
  { x: 27.541495510626955, y: 170.63223310757763 },
  { x: 28.811654297240448, y: 170.40730700117535 },
  { x: 30.04437464759387, y: 170.0269833128538 },
  { x: 31.225532195047663, y: 169.50795716217644 },
  { x: 32.34688280091472, y: 168.86973081270418 },
  { x: 33.405205636819076, y: 168.1312746480826 },
  { x: 34.40029386057146, y: 167.30960882560126 },
  { x: 35.33412724741213, y: 166.41882816301546 },
  { x: 36.209069708075745, y: 165.47010213854648 },
  { x: 37.027396506644415, y: 164.47208857525996 },
  { x: 37.790378245138, y: 163.4311404832553 },
  { x: 38.49636018604226, y: 162.35071508198192 },
  { x: 39.097798174706476, y: 161.21284664985652 },
  { x: 39.43388718340583, y: 159.96709524157828 },
  { x: 39.669775925840064, y: 158.6983548014056 },
  { x: 39.81087184781469, y: 157.4155786412459 },
  { x: 39.85339269215427, y: 156.12571074888223 },
  { x: 39.79036492219158, y: 154.83687706746497 },
  { x: 39.61398763250224, y: 153.55868098435366 },
  { x: 39.31710999311395, y: 152.3029716021057 },
  { x: 38.89441320487373, y: 151.0839619340133 },
  { x: 38.34468576353006, y: 149.91678100877814 },
  { x: 37.6715326329533, y: 148.81620326849185 },
  { x: 36.88334569625147, y: 147.79478698893226 },
  { x: 35.99291962027587, y: 146.86098315097576 },
  { x: 35.015294787075746, y: 146.01892859840802 },
  { x: 33.96557067646868, y: 145.26838694015555 },
  { x: 32.85804894839935, y: 144.60601915230563 },
  { x: 31.70499238980375, y: 144.02638824016861 },
  { x: 30.516299876883252, y: 143.52370262244455 },
  { x: 29.29622644896023, y: 143.10304470721297 },
  { x: 28.046929174580054, y: 142.78007540309093 },
  { x: 26.77343136405386, y: 142.57305592050366 },
  { x: 25.485262532530726, y: 142.50145897412784 },
  { x: 24.197935844206807, y: 142.58413675207234 },
  { x: 22.93259352571517, y: 142.8342089589145 },
  { x: 21.713598632064834, y: 143.25560559625066 },
  { x: 20.564073165129123, y: 143.84052575865647 },
  { x: 19.501258898828922, y: 144.57144695781133 },
  { x: 18.534641024987025, y: 145.42582339508348 },
  { x: 17.666686875432728, y: 146.3804591963891 },
  { x: 16.895579193788766, y: 147.41505427829438 },
  { x: 16.21817102388963, y: 148.51341585226692 },
  { x: 15.632526913821323, y: 149.66328113137072 },
  { x: 15.145723821345717, y: 150.85820845885388 },
  { x: 14.09415290547721, y: 150.7023085459035 },
  { x: 12.893818132188542, y: 150.22769436815344 },
  { x: 11.693439035573602, y: 149.753021092635 },
  { x: 10.493045164516568, y: 149.27837736600077 },
  { x: 9.292666067901626, y: 148.80373363936656 },
  { x: 8.092316520170867, y: 148.32908991273231 },
  { x: 6.891996521324292, y: 147.85444618609807 },
  { x: 5.691617424709349, y: 147.37980245946383 },
  { x: 4.491282651420683, y: 146.9051882817138 },
  { x: 3.2908740059215575, y: 146.43051500619538 },
  { x: 2.090480134864524, y: 145.95584173067695 },
  { x: 0.8901305871337652, y: 145.48119800404274 },
  { x: -0.31021896059699355, y: 145.00658382629268 },
  { x: -1.510686703864485, y: 144.53188100189007 },
  { x: -2.711065800479427, y: 144.05723727525586 },
  { x: -3.91145967153646, y: 143.58256399973743 },
  { x: -5.111912640361861, y: 143.107890724219 },
  { x: -6.312276962534711, y: 142.63324699758476 },
  { x: -7.512641284707561, y: 142.15860327095055 },
  { x: -8.713064704648778, y: 141.68392999543212 },
  { x: -9.913429026821628, y: 141.20928626879788 },
  { x: -11.113852446762845, y: 140.73461299327948 },
  { x: -12.314187220051513, y: 140.2599988155294 },
  { x: -13.514551542224362, y: 139.7853550888952 },
  { x: -14.714945413281395, y: 139.31068181337676 },
  { x: -15.91526541212797, y: 138.83606763562673 },
  { x: -17.115644508742914, y: 138.3613943601083 },
  { x: -18.316008830915763, y: 137.88675063347407 },
  { x: -19.516387927530705, y: 137.41210690683982 },
  { x: -20.716840896356107, y: 136.93743363132143 },
  { x: -21.561244585216418, y: 137.40696540099196 },
  { x: -22.070623025207965, y: 138.59273257437832 },
  { x: -22.53519058233574, y: 139.79699734926334 },
  { x: -22.97184921835251, y: 141.01166333138084 },
  { x: -23.388281643145906, y: 142.23339149681814 },
  { x: -23.788949738227576, y: 143.46046801029257 },
  { x: -24.176616324268654, y: 144.69171091643682 },
  { x: -24.55334982316196, y: 145.92623374872542 },
  { x: -24.91956391928606, y: 147.16397740939 },
  { x: -25.256066612363977, y: 148.4100834042784 },
  { x: -25.563227263448017, y: 149.66378346240185 },
  { x: -25.83735226201527, y: 150.92513668152876 },
  { x: -26.073477395522968, y: 152.19408396389073 },
  { x: -26.26535307496637, y: 153.4704480161827 },
  { x: -26.403597529617326, y: 154.75369695848934 },
  { x: -26.473096505216137, y: 156.04244199325407 },
  { x: -26.440430213751643, y: 157.33228033673353 },
  { x: -26.32093452611491, y: 158.61727266320696 },
  { x: -26.17536194818653, y: 159.89978288340905 },
  { x: -25.999605185065047, y: 161.17848129755146 },
  { x: -25.797609012788907, y: 162.45333835675007 },
  { x: -25.571279334387928, y: 163.72405857216307 },
  { x: -25.321591263040155, y: 164.99052374825365 },
  { x: -25.049298295292257, y: 166.25226110287494 },
  { x: -24.754755017754434, y: 167.5089751471851 },
  { x: -24.43799097931087, y: 168.76025219680557 },
  { x: -24.09927211991921, y: 170.00582631177863 },
  { x: -23.73828817629553, y: 171.24510651442074 },
  { x: -23.35514256953448, y: 172.47770866923744 },
  { x: -22.94951026191004, y: 173.70310089631343 },
  { x: -22.521287832327562, y: 174.92081041350178 },
  { x: -22.07007637085058, y: 176.13009849869795 },
  { x: -21.59571335861608, y: 177.3306105652917 },
  { x: -21.097829434571786, y: 178.52148969564175 },
  { x: -20.5760552376654, y: 179.70208581429608 },
  { x: -20.03012482793927, y: 180.8717488458026 },
  { x: -19.459683618783203, y: 182.0296809702884 },
  { x: -18.864436121355368, y: 183.17493662345967 },
  { x: -18.244027749045564, y: 184.30680663209594 },
  { x: -17.598133464127777, y: 185.42437498078758 },
  { x: -16.926546424412727, y: 186.52669610524063 },
  { x: -16.22882339663766, y: 187.61264714785628 },
  { x: -15.504949606360494, y: 188.68131209322473 },
  { x: -14.754732985834032, y: 189.73165673039964 },
  { x: -13.97793714398481, y: 190.76249910401367 },
  { x: -13.17457685525492, y: 191.77283455200458 },
  { x: -12.344725991854817, y: 192.76148111900503 },
  { x: -11.488281132689862, y: 193.7271977518793 },
  { x: -10.605567315486072, y: 194.66897978856528 },
  { x: -9.696776607990637, y: 195.5857043714639 },
  { x: -8.762322694582119, y: 196.4761008985553 },
  { x: -7.802560161870717, y: 197.33919425666144 },
  { x: -6.817976566445455, y: 198.1739206859518 },
  { x: -5.809281081526727, y: 198.97927552436406 },
  { x: -4.777153331450745, y: 199.75434275648854 },
  { x: -3.7233810237105933, y: 200.49974290889315 },
  { x: -2.654878597205132, y: 201.22392696245421 },
  { x: -1.573079172817245, y: 201.9281064214233 },
  { x: -0.4778054572418332, y: 202.61115842820143 },
  { x: 0.6306913840055466, y: 203.27243290733657 },
  { x: 1.752426125366986, y: 203.91107294118737 },
  { x: 2.8872362479794766, y: 204.52610341657586 },
  { x: 4.035062654074654, y: 205.11660831809232 },
  { x: 5.19556553148441, y: 205.68167163032703 },
  { x: 6.368582361345738, y: 206.22025914233365 },
  { x: 7.553788105932623, y: 206.73148438758662 },
  { x: 8.750798629750683, y: 207.21434270402378 },
  { x: 9.959303669515997, y: 207.66788852735127 },
  { x: 11.178830443081631, y: 208.0908512555491 },
  { x: 12.408758423879743, y: 208.48249216651283 },
  { x: 13.648585280879216, y: 208.84142246268578 },
  { x: 14.8976904875122, y: 209.16681477531083 },
  { x: 16.155320547232034, y: 209.45754624678904 },
  { x: 17.420692414607853, y: 209.71246447063723 },
  { x: 18.692919623114168, y: 209.93041704037225 },
  { x: 19.971027059572936, y: 210.11019245174265 },
  { x: 21.25415780634284, y: 210.2505792004969 },
  { x: 22.54107081028819, y: 210.35024758684673 },
  { x: 23.830525018273296, y: 210.4078383621197 },
  { x: 25.12119073050991, y: 210.42148994661235 },
  { x: 26.411516630578415, y: 210.3893703095052 },
  { x: 27.699729785427824, y: 210.30882005122194 },
  { x: 28.983599254302305, y: 210.17629330566038 },
  { x: 30.260229246551916, y: 209.9862348825943 },
  { x: 31.52453735409714, y: 209.72709116830788 },
  { x: 32.78444267789908, y: 209.45417767399212 },
  { x: 34.05214890712537, y: 209.21119719935393 },
  { x: 35.313856712862474, y: 208.93887468272186 },
  { x: 36.56995023060478, y: 208.6417606522601 },
  { x: 37.82048855812065, y: 208.3218939809773 },
  { x: 39.06517620656825, y: 207.98010203763062 },
  { x: 40.303835882642495, y: 207.61703489767203 },
  { x: 41.53620164638571, y: 207.23304714771174 },
  { x: 42.76177116676681, y: 206.82802059221305 },
  { x: 43.98024895494394, y: 206.4020143289443 },
  { x: 45.191132679886, y: 205.95499880902136 },
  { x: 46.3938609127935, y: 205.48641260364465 },
  { x: 47.58796087151952, y: 204.99631481058262 },
  { x: 48.772752931727844, y: 204.48405535438323 },
  { x: 49.94761656685062, y: 203.9494864906255 },
  { x: 51.11178350589908, y: 203.39201724162584 },
  { x: 52.264485477884485, y: 202.81114527635313 },
  { x: 53.40489511404969, y: 202.20645691042878 },
  { x: 54.53203730121665, y: 201.57744981282167 },
  { x: 55.64490737732313, y: 200.9236216525007 },
  { x: 56.74253022919111, y: 200.24438145178223 },
  { x: 57.823605705916506, y: 199.53910868409835 },
  { x: 58.886981401016186, y: 198.8074783117231 },
  { x: 59.93132761470191, y: 198.0488698080886 },
  { x: 60.95525554941706, y: 197.26298768435308 },
  { x: 61.957228663184125, y: 196.44927051171697 },
  { x: 62.93568086514137, y: 195.6073932524543 },
  { x: 63.888986966658756, y: 194.73717861326 },
  { x: 64.81540358356945, y: 193.83841975194477 },
  { x: 65.71315778282248, y: 192.91102802185603 },
  { x: 66.58106760905049, y: 191.95559440067746 },
  { x: 67.42897284068651, y: 190.9824019001048 },
  { x: 68.26086257709525, y: 189.99538052173443 },
  { x: 69.07576170509867, y: 188.99435297226123 },
  { x: 69.87272466040291, y: 187.97899421395923 },
  { x: 70.6504512921039, y: 186.9488314646814 },
  { x: 71.40781874260269, y: 185.90362833335436 },
  { x: 72.14343821434267, y: 184.8430006844837 },
  { x: 72.85586181199886, y: 183.76662348034344 },
  { x: 73.54337570028864, y: 182.6742307809759 },
  { x: 74.20420694616102, y: 181.5654089020025 },
  { x: 74.83619848107062, y: 180.43998055011815 },
  { x: 75.43710458981953, y: 179.29759113871268 },
  { x: 76.00429542171545, y: 178.13815202113352 },
  { x: 76.53478653945588, y: 176.96145635519142 },
  { x: 77.02482523474954, y: 175.76738594534956 },
  { x: 77.47033376157917, y: 174.55597034049222 },
  { x: 77.86605241856016, y: 173.32747548057696 },
  { x: 78.20485992460438, y: 172.0820491100248 },
  { x: 78.47691650127881, y: 170.82040040205604 },
  { x: 78.66555657790416, y: 169.54379995869064 },
  { x: 78.76247691802494, y: 168.25821665453353 },
  { x: 78.93016683576441, y: 166.97836583390793 },
  { x: 79.06337320566215, y: 165.69452591391763 },
  { x: 79.16906956438534, y: 164.40805614323503 },
  { x: 79.25006305593139, y: 163.11981343950146 },
  { x: 79.30762428232022, y: 161.83032968263217 },
  { x: 79.34263971007728, y: 160.53998900812155 },
  { x: 79.35534573027603, y: 159.24926419811658 },
  { x: 79.34606738064251, y: 157.95848029034326 },
  { x: 79.3148637589451, y: 156.66808051806427 },
  { x: 79.26170531629957, y: 155.37836037012153 },
  { x: 79.18623746609576, y: 154.0897926286619 },
  { x: 79.0884011105653, y: 152.80276142917984 },
  { x: 78.96801895640306, y: 151.5175622605171 },
  { x: 78.82447047704123, y: 150.23478610035738 },
  { x: 78.65769657471144, y: 148.95484663307928 },
  { x: 78.46704717396162, y: 147.6781870919455 },
  { x: 78.25234498148673, y: 146.40539845463968 },
  { x: 78.01285127518214, y: 145.13701260107717 },
  { x: 77.7483592128586, y: 143.87362050894163 },
  { x: 77.45833691460079, y: 142.61584270480088 },
  { x: 77.14222295160927, y: 141.36438836187534 },
  { x: 76.79957409062125, y: 140.11996665338538 },
  { x: 76.42988800060563, y: 138.88322765478304 },
  { x: 76.03272144829965, y: 137.65508738147804 },
  { x: 75.60760165155642, y: 136.43631410445906 },
  { x: 75.15402627934478, y: 135.22785338802 },
  { x: 74.6717293917071, y: 134.0306212475706 },
  { x: 74.16029730426483, y: 132.84547460075206 },
  { x: 73.61931633263939, y: 131.6735658540476 },
  { x: 73.04860918352567, y: 130.5158110228669 },
  { x: 72.44790991696604, y: 129.37336251369305 },
  { x: 71.81715943519212, y: 128.24719543970414 },
  { x: 71.15609179824628, y: 127.13855085403583 },
  { x: 70.46494339720196, y: 126.04843341875038 },
  { x: 69.74371423205919, y: 124.97796599144675 },
  { x: 68.99255204723887, y: 123.92824188083969 },
  { x: 68.211781880467, y: 122.90044304229654 },
  { x: 67.40175831835381, y: 121.89548549122698 },
  { x: 66.56301324081458, y: 120.91437388969325 },
  { x: 65.69610807664878, y: 119.95811289975754 },
  { x: 64.80166335242427, y: 119.02750034129284 },
  { x: 63.880476888014, y: 118.12336358305625 },
  { x: 62.933346503290906, y: 117.24647089603656 },
  { x: 61.96118821366466, y: 116.397354160149 },
  { x: 60.964947583429144, y: 115.57663390196151 },
  { x: 59.94565882353075, y: 114.7847533547368 },
  { x: 58.90435614491589, y: 114.02200800731666 },
  { x: 57.84216240518354, y: 113.28863425077459 },
  { x: 56.76020046193264, y: 112.58472073176317 },
  { x: 55.659593172762165, y: 111.91041519470326 },
  { x: 54.54140429750271, y: 111.26562899294234 },
  { x: 53.40687488928996, y: 110.65006663763857 },
  { x: 52.256920963533595, y: 110.06381677544452 },
  { x: 51.092754024485124, y: 109.50631797756068 },
  { x: 49.9153491853226, y: 108.97730430402942 },
  { x: 48.725711108108236, y: 108.47648026600889 },
  { x: 47.52481490602009, y: 108.00319578804708 },
  { x: 46.31360614335202, y: 107.55703718576542 },
  { x: 45.09294173774533, y: 107.13747257924861 },
  { x: 43.8635899601888, y: 106.7438814419288 },
  { x: 42.62643727720789, y: 106.37567279612236 },
  { x: 41.38219286202304, y: 106.03225566414557 },
  { x: 40.13144769231789, y: 105.71315726385153 },
  { x: 38.874970039081205, y: 105.41749112871476 },
  { x: 37.61332133111246, y: 105.14484357435666 },
  { x: 36.34706299721114, y: 104.89441678090431 },
  { x: 35.07652007510327, y: 104.66671307938881 },
  { x: 33.80201760251485, y: 104.46226434972547 },
  { x: 32.52391016605608, y: 104.28204570509233 },
  { x: 31.2424932545688, y: 104.12676631870978 },
  { x: 29.958180552431568, y: 103.99748995040842 },
  { x: 28.67150393955968, y: 103.89495532229282 },
  { x: 27.382877100331708, y: 103.81996025423594 },
  { x: 26.092950110199673, y: 103.77347985941581 },
  { x: 24.80228439796306, y: 103.75631195770539 },
  { x: 23.511589136842264, y: 103.76931346674598 },
  { x: 22.22157350005768, y: 103.81325265752636 },
  { x: 20.933005758598075, y: 103.88910464322456 },
  { x: 19.646801927873117, y: 103.99740130375586 },
  { x: 18.363818925524132, y: 104.13891091010905 },
  { x: 17.084987541402878, y: 104.31422443996779 },
  { x: 15.811415858666226, y: 104.52402151766829 },
  { x: 14.544034667165949, y: 104.76862718093656 },
  { x: 13.28399637338519, y: 105.04854376080372 },
  { x: 12.032409060480818, y: 105.36412584387996 },
  { x: 10.7903808116097, y: 105.71543252793363 },
  { x: 9.55906403325498, y: 106.10261155738569 },
  { x: 8.339596357457712, y: 106.52560383446774 },
  { x: 7.1331006418168545, y: 106.98432071252726 },
  { x: 5.9406701950471845, y: 107.47846670272239 },
  { x: 4.763398325863481, y: 108.00765766955875 },
  { x: 3.602260147443786, y: 108.57145037977361 },
  { x: 2.4582898707345127, y: 109.16925385568328 },
  { x: 1.3323296389348804, y: 109.80038847295157 },
  { x: 0.2252511441282928, y: 110.46402686282136 },
  { x: -0.8622216660227627, y: 111.1593121076513 },
  { x: -1.9294534905083478, y: 111.88535774091594 },
  { x: -2.975823802760616, y: 112.64110000278465 },
  { x: -4.000785948422179, y: 113.42565242673196 },
  { x: -5.003955791998655, y: 114.23789215515889 },
  { x: -5.985052619090304, y: 115.07663723269812 },
  { x: -6.943633196434379, y: 115.94103074170835 },
  { x: -7.879771396241337, y: 116.82974298240133 },
  { x: -8.793038759690523, y: 117.74185793936738 },
  { x: -9.683627354529127, y: 118.67619365723915 },
  { x: -10.5514485341046, y: 119.63168637618608 },
  { x: -11.396457975090668, y: 120.60742008079848 },
  { x: -12.218803421908245, y: 121.60233101124578 },
  { x: -13.018617844536154, y: 122.61544405434988 },
  { x: -13.796063761837408, y: 123.64581364581696 },
  { x: -14.551303692675008, y: 124.69261241688989 },
  { x: -15.284514930354058, y: 125.75492435215898 },
  { x: -15.995800895969197, y: 126.83204027840384 },
  { x: -16.685516176130623, y: 127.92310327798315 },
  { x: -17.35388238746971, y: 129.02734507990814 },
  { x: -18.000884755544366, y: 130.1442929020319 },
  { x: -18.626981288059426, y: 131.27306027782893 },
  { x: -19.232127661688626, y: 132.4131744251523 },
  { x: -19.816663688600062, y: 133.56404436631837 },
  { x: -20.380426849930732, y: 134.72519731918013 },
  { x: -20.92375695784874, y: 135.89607185493819 },
  { x: -21.446506267933174, y: 137.0762838380981 },
  { x: -21.94858613353148, y: 138.2653900353972 },
  { x: -22.429967005759476, y: 139.46306540910936 },
  { x: -22.890117004701867, y: 140.669044019277 },
  { x: -23.328637220422177, y: 141.8830599259425 },
  { x: -23.744582088626547, y: 143.10499493356906 },
  { x: -24.13656281175837, y: 144.33481949327253 },
  { x: -24.501624501399323, y: 145.5728881916631 },
  { x: -24.83270497422963, y: 146.82047163076064 },
  { x: -25.164657139143348, y: 146.03491454475113 },
  { x: -25.50396697621867, y: 144.7895472719673 },
  { x: -25.843276813293993, y: 143.5441209014151 },
  { x: -26.182586650369316, y: 142.29869453086295 },
  { x: -26.52189648744464, y: 141.05326816031075 },
  { x: -26.86119155007787, y: 139.80790088752693 },
  { x: -27.200501387153192, y: 138.56247451697476 },
  { x: -27.539811224228515, y: 137.3170481464226 },
  { x: -27.879121061303838, y: 136.07165132475458 },
  { x: -28.21843089837916, y: 134.82625450308657 },
  { x: -28.557740735454484, y: 133.58082813253438 },
  { x: -28.897050572529807, y: 132.3354313108664 },
  { x: -29.23636040960513, y: 131.0900344891984 },
  { x: -29.575670246680453, y: 129.84460811864622 },
  { x: -29.914980083755776, y: 128.59918174809403 },
  { x: -30.2542899208311, y: 127.35378492642604 },
  { x: -30.59359975790642, y: 126.10838810475803 },
  { x: -30.93289482053965, y: 124.86296173420584 },
  { x: -31.272219432057067, y: 123.61756491253784 },
  { x: -31.611514494690297, y: 122.37216809086985 },
  { x: -31.95082433176562, y: 121.12674172031767 },
  { x: -32.29013416884094, y: 119.88131534976549 },
  { x: -32.62944400591626, y: 118.63591852809749 },
  { x: -32.96875384299159, y: 117.3905217064295 },
  { x: -33.30806368006691, y: 116.14509533587731 },
  { x: -33.647373517142235, y: 114.8996985142093 },
  { x: -33.986683354217554, y: 113.65427214365712 },
  { x: -34.32597841685079, y: 112.40887532198913 },
  { x: -34.665288253926114, y: 111.16347850032113 },
  { x: -35.004598091001434, y: 109.91805212976895 },
  { x: -35.34390792807676, y: 108.67265530810096 },
  { x: -35.68321776515208, y: 107.42722893754878 },
  { x: -36.022527602227406, y: 106.18183211588078 },
  { x: -36.361837439302725, y: 104.93643529421279 },
  { x: -36.70114727637805, y: 103.69100892366059 },
  { x: -37.04045711345337, y: 102.44558255310841 },
  { x: -37.3797669505287, y: 101.20018573144041 },
  { x: -37.71907678760402, y: 99.9547889097724 },
  { x: -38.05838662467934, y: 98.70936253922024 },
  { x: -38.39769646175466, y: 97.46396571755223 },
  { x: -38.736991524387896, y: 96.21853934700003 },
  { x: -39.076301361463216, y: 94.97314252533204 },
  { x: -39.41561119853854, y: 93.72771615477986 },
  { x: -39.75492103561386, y: 92.48231933311186 },
  { x: -40.09423087268919, y: 91.23692251144386 },
  { x: -40.43354070976451, y: 89.99149614089168 },
  { x: -40.772850546839834, y: 88.74609931922369 },
  { x: -41.11216038391515, y: 87.50067294867151 },
  { x: -41.45147022099048, y: 86.25527612700351 },
  { x: -41.79076528362371, y: 85.00984975645132 },
  { x: -42.130075120699026, y: 83.76445293478332 },
  { x: -42.46938495777435, y: 82.51905611311533 },
  { x: -42.80869479484968, y: 81.27362974256314 },
  { x: -43.148004631925005, y: 80.02823292089515 },
  { x: -43.48731446900032, y: 78.78280655034297 },
  { x: -43.826624306075644, y: 77.53740972867497 },
  { x: -44.16593414315097, y: 76.29198335812278 },
  { x: -44.5052439802263, y: 75.04658653645478 },
  { x: -44.84455381730161, y: 73.80118971478679 },
  { x: -45.183863654376935, y: 72.55576334423459 },
  { x: -45.52317349145226, y: 71.3103665225666 },
  { x: -45.86248332852759, y: 70.06494015201442 },
  { x: -46.201778391160815, y: 68.81954333034642 },
  { x: -46.54108822823614, y: 67.57411695979424 },
  { x: -46.88039806531146, y: 66.32872013812624 },
  { x: -47.21970790238678, y: 65.08332331645823 },
  { x: -47.55901773946211, y: 63.83789694590605 },
  { x: -47.89832757653743, y: 62.59250012423806 },
  { x: -48.23763741361275, y: 61.347073753685876 },
  { x: -48.57694725068807, y: 60.10167693201788 },
  { x: -48.916242313321305, y: 58.85628011034988 },
  { x: -49.25555215039663, y: 57.61085373979769 },
  { x: -49.59486198747195, y: 56.365456918129695 },
  { x: -49.93417182454727, y: 55.12003054757752 },
  { x: -50.2734816616226, y: 53.87463372590951 },
  { x: -50.61279149869792, y: 52.62920735535733 },
  { x: -50.95210133577324, y: 51.383810533689335 },
  { x: -51.29141117284856, y: 50.13839893757925 },
  { x: -51.63072100992389, y: 48.89298734146915 },
  { x: -51.970030846999215, y: 47.64757574535906 },
  { x: -52.309340684074535, y: 46.402164149248975 },
  { x: -52.648650521149854, y: 45.15676732758097 },
  { x: -52.98796035822518, y: 43.91134095702879 },
  { x: -53.32725542085841, y: 42.66594413536079 },
  { x: -53.66656525793373, y: 41.4205325392507 },
  { x: -54.00587509500906, y: 40.17512094314061 },
  { x: -54.345184932084386, y: 38.92970934703052 },
  { x: -54.6844947691597, y: 37.68429775092043 },
  { x: -55.023804606235025, y: 36.43890092925243 },
  { x: -55.36311444331035, y: 35.193474558700245 },
  { x: -55.70242428038568, y: 33.94807773703225 },
  { x: -56.04173411746099, y: 32.702666140922155 },
  { x: -56.38104395453632, y: 31.45725454481207 },
  { x: -56.72033901716955, y: 30.211842948701978 },
  { x: -57.05964885424487, y: 28.966431352591883 },
  { x: -57.398958691320196, y: 27.721019756481798 },
  { x: -57.738268528395515, y: 26.475608160371703 },
  { x: -58.07757836547084, y: 25.230211338703707 },
  { x: -58.41688820254616, y: 23.98479974259362 },
  { x: -58.75619803962148, y: 22.739388146483524 },
  { x: -59.09550787669681, y: 21.493976550373432 },
  { x: -59.434817713772134, y: 20.248564954263344 },
  { x: -59.77412755084745, y: 19.003153358153256 },
  { x: -60.11343738792277, y: 17.757756536485253 },
  { x: -60.4527472249981, y: 16.512344940375165 },
  { x: -60.792042287631325, y: 15.266933344265073 },
  { x: -61.13135212470665, y: 14.021521748154983 },
  { x: -61.47066196178198, y: 12.776110152044893 },
  { x: -61.809971798857305, y: 11.530698555934803 },
  { x: -62.14928163593262, y: 10.28528695982471 },
  { x: -62.48859147300794, y: 9.039875363714621 },
  { x: -62.82790131008327, y: 7.794478542046622 },
  { x: -63.167211147158596, y: 6.54906694593653 },
  { x: -63.50652098423391, y: 5.30365534982644 },
  { x: -63.845830821309235, y: 4.05824375371635 },
  { x: -64.18514065838455, y: 2.8128321576062585 },
  { x: -64.52443572101778, y: 1.5674205614961683 },
  { x: -64.86374555809311, y: 0.32200896538607776 },
  { x: -65.62684549212344, y: -0.6618063590504228 },
  { x: -66.588085469044, y: -1.5233188518527894 },
  { x: -67.54932544596456, y: -2.384831344655156 },
  { x: -68.51055064844303, y: -3.2463438374575224 },
  { x: -69.4717906253636, y: -4.107841555817798 },
  { x: -70.43303060228415, y: -4.969354048620164 },
  { x: -71.39425580476262, y: -5.830866541422531 },
  { x: -72.35549578168317, y: -6.692379034224897 },
  { x: -73.31673575860373, y: -7.553891527027265 },
  { x: -74.2779609610822, y: -8.41540401982963 }
];

// ── fourier.js

class Complex {
  constructor(a, b) {
    this.re = a;
    this.im = b;
  }

  add(c) {
    this.re += c.re;
    this.im += c.im;
  }

  mult(c) {
    const re = this.re * c.re - this.im * c.im;
    const im = this.re * c.im + this.im * c.re;
    return new Complex(re, im);
  }
}

function dft(x) {
  const X = [];
  const N = x.length;
  for (let k = 0; k < N; k++) {
    let sum = new Complex(0, 0);
    for (let n = 0; n < N; n++) {
      const phi = (TWO_PI * k * n) / N;
      const c = new Complex(cos(phi), -sin(phi));
      sum.add(x[n].mult(c));
    }
    sum.re = sum.re / N;
    sum.im = sum.im / N;

    let freq = k;
    let amp = sqrt(sum.re * sum.re + sum.im * sum.im);
    let phase = atan2(sum.im, sum.re);
    X[k] = { re: sum.re, im: sum.im, freq, amp, phase };
  }
  return X;
}
